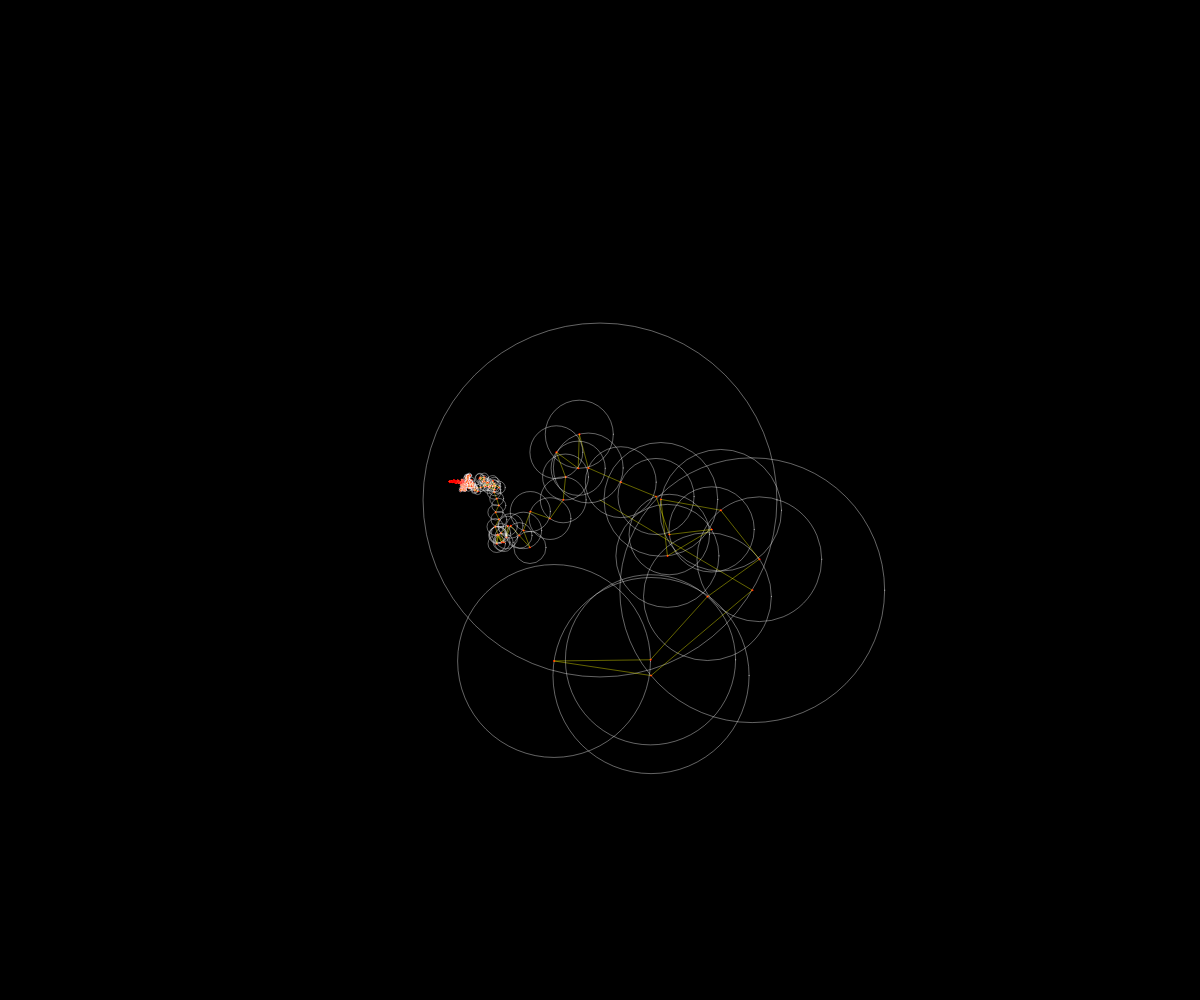
Frame 1 (no input)
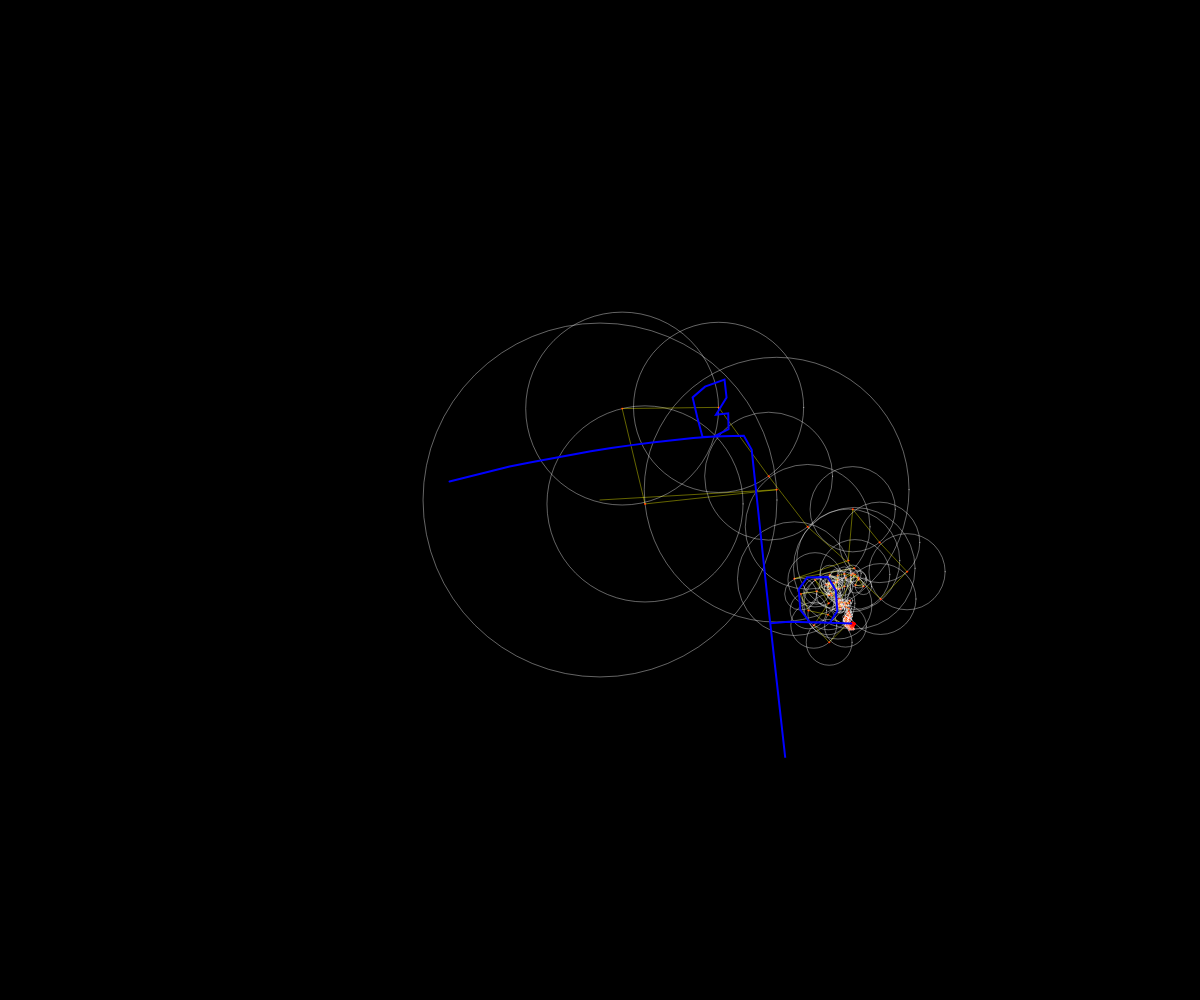
Frame 60 (no input)
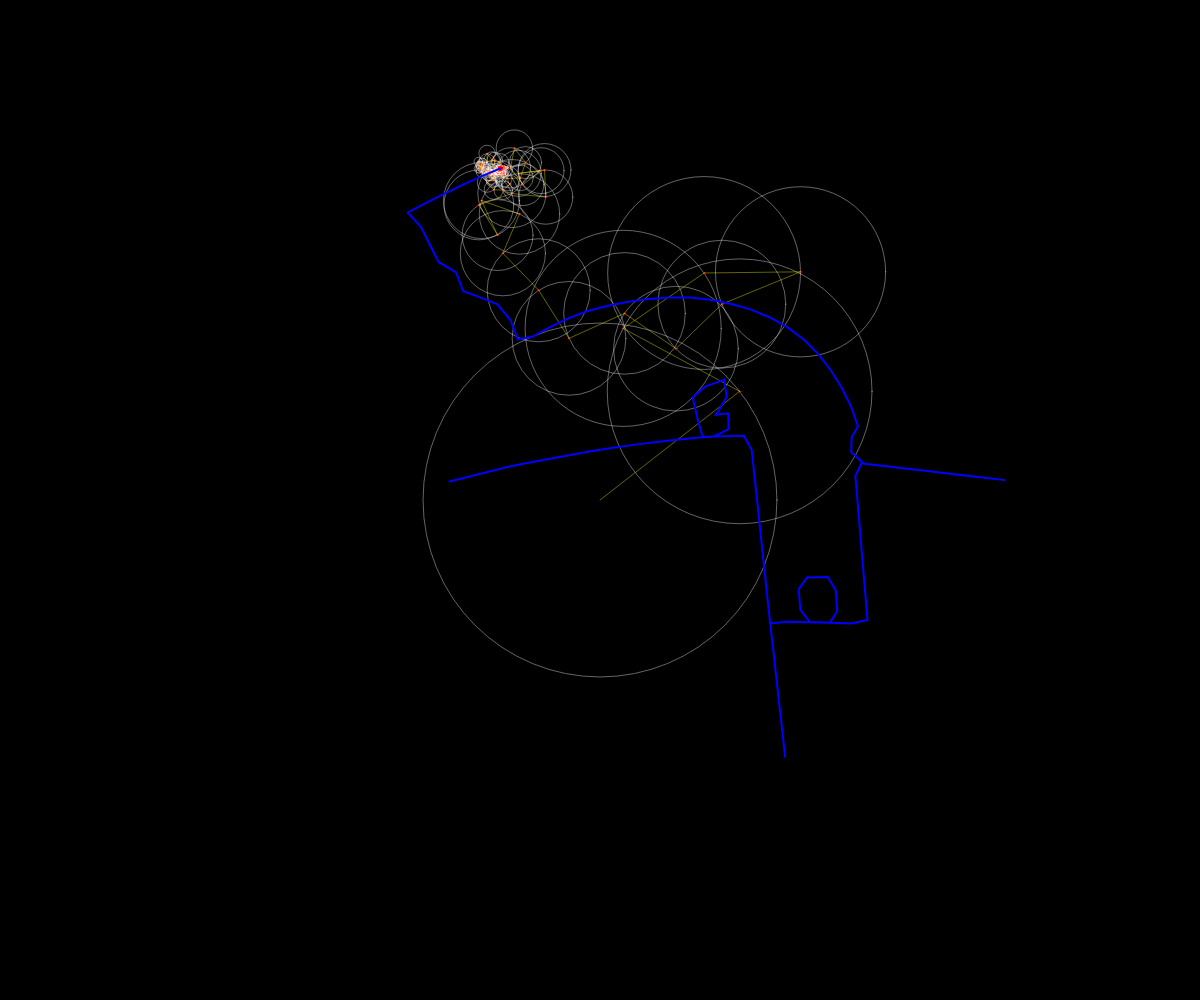
Frame 120 (the mouse pressed at the canvas centre since frame 60)

The p5.js sketch that drew these frames (run headless with seeded random() and noise() and a simulated clock; from frame 60 on, the mouse is pressed at the canvas centre):

// p5.js sketch
// ── sketch.js
//FOURIER unblend the smoothi
//---------------------------------------------------
let skip=8;
//---------------------
let wd,ht;
//---------------------------
let ctr;
//-----------------------------------
let p=[];//complex number array
//=----------------------------------------

function setup() {
  createCanvas(windowWidth,windowHeight);
  wd=width/2
  ht=height/2;
  ampCnst=4.0/PI; 
  ctr=drawing.length;
  //----------------------------------- ----
  noFill();
  stroke(255);
  //----------------------------------
            for (let i=0; i<ctr; i+=skip){
                const c=new Complex(drawing[i].x,drawing[i].y)
                p.push(c);
            }
    ctr=p.length;
    dt=TWO_PI/ctr; // complete rotation of base gear gives the whole drawing
    fourierT=dft(p);
    // to draw in order of amplitude not freq>>
    fourierT.sort((a,b)=>b.amp-a.amp);
    background(0);
}

//==============================================

function draw() {
   background(0);
    if (time>TWO_PI){
        time=0;
        path=[];
    }
    let v=epicycles(wd,ht,fourierT); 
    path.unshift(v);
        //---------------------- 
        noFill();
        strokeWeight(2);
        stroke(0,0,255,255);
        //-------------------------
    beginShape();
    for (let i=0 ; i<path.length; i++){
        vertex(path[i].x,path[i].y);
    }
    endShape();
    //-------------------
    time+=dt;
}

// ── complexFourier.js
//Variables

let time=0;
let dt;
let scl=2;
//................
let fourierT=[];// fourier results : pos, freq, amp, phase.
let path=[];
let ampCnst;
//--------------------------------------------------
//Complex number Implemantation
class Complex{
    constructor(a,b){
        this.re=a;
        this.im=b;
    }
    //..............................
    multp(z){
        //(a+ib)(c+id)=ac-bd + i(bc+ad)
        let re=this.re*z.re-this.im*z.im;
        let im=this.re*z.im+this.im*z.re;
        return new Complex(re,im);
    }
    //....................................
    add(zz){
        this.re+=zz.re;
        this.im+=zz.im;
    }
    //.................................
    mag(){
        return this.re*this.re+this.im*this.im;
    }
    //......................................
    arg(){
        return atan2(this.im,this.re);

    }
}

//-----------------------------------------------------
// discrete fourier transform
function dft(points){
    let fourier=[];
    let Npts =points.length;
    for (let k=0; k<ctr; k++){//frquenc index
        let thetaCoeff=(TWO_PI*k)/Npts;
        let discreteIntegral=new Complex(0,0);// initiate at 
        for (let n=0; n<Npts; n++){
            let theta=n * thetaCoeff;
            let factor=new Complex(cos(theta),-sin(theta));
            let t=points[n].multp(factor);
            discreteIntegral.add(t);
        }
        discreteIntegral=discreteIntegral.multp(new Complex(1/Npts,0)); 
        let freq=k;
        let amp=sqrt(discreteIntegral.mag());
        let phase=discreteIntegral.arg();

        fourier[k]={re: discreteIntegral.re, im: discreteIntegral.im,  freq, amp, phase};
    }
    return fourier;
}
//-------------------------------------------------
// return epiCycle
function epicycles(x ,y, fourier){
    for (let i=0; i<fourier.length; i++){
        let prevx=x;
        let prevy=y;
        let freq=fourier[i].freq;
        let radius=scl*fourier[i].amp;
        let phase=fourier[i].phase;
        x+=radius*cos(freq*time+phase)
        y+=radius*sin(freq*time+phase);
        stroke(255,100);
        strokeWeight(1);
        noFill();
        circle(prevx,prevy,radius*2);
        stroke(1);
        stroke(255,0,0);
        fill(255,0,0,);
        circle(x,y,1.2); //circle child foot
        stroke(255,255,0,100);
        line(prevx,prevy,x,y);//follow circle child's foot
    }
    return createVector(x,y);
}

// ── drawingjson.js

// https://twitter.com/tomfevrier's drawing path of codeing train.

let drawing = [
  { x: -75.23920093800275, y: -9.276916512631997 },
  { x: -73.99534065831229, y: -9.582732689485699 },
  { x: -72.74106439694725, y: -9.89162195029445 },
  { x: -71.4876893765498, y: -10.200732827734575 },
  { x: -70.23509740158319, y: -10.510035772921889 },
  { x: -68.98192922337502, y: -10.820003568003328 },
  { x: -67.72920427842959, y: -11.130281626368685 },
  { x: -66.47577016026378, y: -11.44115066241771 },
  { x: -65.22337025304437, y: -11.752211766213923 },
  { x: -63.97037936814129, y: -12.063908171020076 },
  { x: -62.718127205342796, y: -12.376092132415248 },
  { x: -61.46532838818692, y: -12.689014815915003 },
  { x: -60.21245569882057, y: -13.002602349308878 },
  { x: -58.96055812263228, y: -13.316706988175959 },
  { x: -57.708867388633266, y: -13.631609446915984 },
  { x: -56.45698458688706, y: -13.947679086581244 },
  { x: -55.205279078445955, y: -14.26490113272965 },
  { x: -53.95457823206708, y: -14.583246036477012 },
  { x: -52.703685317941016, y: -14.903703685443475 },
  { x: -51.4546244346343, y: -15.226096786323936 },
  { x: -50.20482482922301, y: -15.552168723285197 },
  { x: -48.95740390898846, y: -15.881313744201512 },
  { x: -47.70490058067441, y: -16.19289195347093 },
  { x: -46.448230859690526, y: -16.486223726757242 },
  { x: -45.188059595930945, y: -16.76634714881368 },
  { x: -43.92584945916273, y: -17.036571694668755 },
  { x: -42.66235394593253, y: -17.29898056065738 },
  { x: -41.39749918402992, y: -17.555272807620092 },
  { x: -40.131196526802334, y: -17.806852007555587 },
  { x: -38.863977854165064, y: -18.05438301035799 },
  { x: -37.596847828180344, y: -18.298604538131876 },
  { x: -36.32874268901758, y: -18.540255312981827 },
  { x: -35.0599579255186, y: -18.77966037263386 },
  { x: -33.79075947764106, y: -19.017455018097905 },
  { x: -32.52221110521555, y: -19.25356537716351 },
  { x: -31.253544537253305, y: -19.488479006419706 },
  { x: -29.984612029333412, y: -19.72252094359249 },
  { x: -28.71429072385691, y: -19.956178745270893 },
  { x: -27.44445697496943, y: -20.189023952634262 },
  { x: -26.175494918165356, y: -20.42161799448207 },
  { x: -24.905306582667677, y: -20.654108615235238 },
  { x: -23.63604903702177, y: -20.886436717125402 },
  { x: -22.36623006257638, y: -21.118853465668114 },
  { x: -21.096662253646553, y: -21.351462281958014 },
  { x: -19.826444369264692, y: -21.584440459300207 },
  { x: -18.556994755871592, y: -21.817581155505405 },
  { x: -17.28748604471013, y: -22.051224182741716 },
  { x: -16.017755716917293, y: -22.285472962103785 },
  { x: -14.74892663009204, y: -22.5201649747286 },
  { x: -13.479875926635414, y: -22.75555138613172 },
  { x: -12.210618380989507, y: -22.99172084296569 },
  { x: -10.94184839193262, y: -23.22859947302006 },
  { x: -9.672413552981615, y: -23.466423667368293 },
  { x: -8.404175443840026, y: -23.70494226049483 },
  { x: -7.135878236930072, y: -23.944332545704768 },
  { x: -5.867004826778547, y: -24.178699520603566 },
  { x: -4.596609649091586, y: -24.405369011172652 },
  { x: -3.324899546058476, y: -24.625286581705883 },
  { x: -2.0526575631100683, y: -24.83922050319202 },
  { x: -0.7790415570471436, y: -25.04773220443055 },
  { x: 0.4963769309509546, y: -25.25179679859951 },
  { x: 1.7707464335605503, y: -25.45110402241498 },
  { x: 3.0469036436632275, y: -25.646658537939192 },
  { x: 4.323592733681202, y: -25.83862286403514 },
  { x: 5.599735169341788, y: -26.027085647355396 },
  { x: 6.877030011485517, y: -26.21253444448896 },
  { x: 8.154768086891993, y: -26.395102225414664 },
  { x: 9.433097139982134, y: -26.57502538120598 },
  { x: 10.711780779682472, y: -26.7524664307259 },
  { x: 11.990449644940718, y: -26.927395825090258 },
  { x: 13.26953219457753, y: -27.100109053140876 },
  { x: 14.54889545861408, y: -27.270783408182858 },
  { x: 15.829233835828676, y: -27.439433664658292 },
  { x: 17.109232400875165, y: -27.60617801810391 },
  { x: 18.38983671804741, y: -27.771090340730176 },
  { x: 19.66982050865181, y: -27.934200181421264 },
  { x: 20.95038050249778, y: -28.095625735713913 },
  { x: 22.231014368554202, y: -28.25555907135531 },
  { x: 23.512327858946843, y: -28.413852443924547 },
  { x: 24.792858303908634, y: -28.570653597842526 },
  { x: 26.07427521539591, y: -28.726095503088086 },
  { x: 27.355633029114827, y: -28.880074738566574 },
  { x: 28.637729564938322, y: -29.032842469793557 },
  { x: 29.920092040719464, y: -29.18435437344275 },
  { x: 31.202159027658777, y: -29.334418381766973 },
  { x: 32.48493518781848, y: -29.483344758050144 },
  { x: 33.76717946806289, y: -29.63104485563971 },
  { x: 35.04951239495985, y: -29.777577772304042 },
  { x: 36.331904419625175, y: -29.9228400869485 },
  { x: 37.61533065523691, y: -30.067053416204452 },
  { x: 38.8976044843655, y: -30.210025692324713 },
  { x: 40.180942073324694, y: -30.351993306382745 },
  { x: 41.463836429021136, y: -30.49279373951554 },
  { x: 42.747055822443585, y: -30.632397442838922 },
  { x: 44.03089574243389, y: -30.77089306300543 },
  { x: 45.314410624698176, y: -30.908177178920432 },
  { x: 46.59801415361501, y: -31.044294113910198 },
  { x: 47.88129264480583, y: -31.179096123553812 },
  { x: 49.16557579805888, y: -31.312391140104083 },
  { x: 50.44953391358591, y: -31.443898449161274 },
  { x: 51.73833804611899, y: -31.51753426854573 },
  { x: 53.02817638959848, y: -31.56809240938313 },
  { x: 54.31822157526724, y: -31.618650550220536 },
  { x: 55.60885773861967, y: -31.669238239942118 },
  { x: 56.898577886562414, y: -31.719781606337428 },
  { x: 58.18862307223119, y: -31.77035452161692 },
  { x: 59.47881600232087, y: -31.82092743689641 },
  { x: 60.7690975790631, y: -31.871500352175907 },
  { x: 62.05834494485892, y: -31.922028944129124 },
  { x: 63.348626521601155, y: -31.972601859408616 },
  { x: 63.86635252137445, y: -32.90184039475881 },
  { x: 64.08259125582687, y: -34.17465858094878 },
  { x: 64.29874134362676, y: -35.4468857894551 },
  { x: 64.5149209803108, y: -36.719231193498146 },
  { x: 64.73113016587905, y: -37.99193118415139 },
  { x: 64.94728025367894, y: -39.264158392657706 },
  { x: 65.16348943924717, y: -40.536725413332135 },
  { x: 65.37987591812052, y: -41.81035619383715 },
  { x: 65.59605555480458, y: -43.08281979341693 },
  { x: 65.32721980650611, y: -43.774559172144905 },
  { x: 64.11187420005238, y: -43.33475357996262 },
  { x: 62.89889250433333, y: -42.89577535653747 },
  { x: 61.6853198309306, y: -42.45660506536513 },
  { x: 60.470978886539115, y: -42.01715405979305 },
  { x: 59.256667491031806, y: -41.57768827977888 },
  { x: 58.04333120870255, y: -41.138606635259094 },
  { x: 56.82966988864727, y: -40.69939202076048 },
  { x: 57.2427041917596, y: -41.5190337446753 },
  { x: 57.97235478889458, y: -42.58396075619459 },
  { x: 58.70250771706067, y: -43.64958216649219 },
  { x: 59.43198102089055, y: -44.71421368916966 },
  { x: 60.16118838476278, y: -45.77846107635274 },
  { x: 60.89107537297122, y: -46.84369835115597 },
  { x: 61.62108055671639, y: -47.90911291926428 },
  { x: 62.35055386054627, y: -48.973744441941754 },
  { x: 63.080027164376155, y: -50.038390739061306 },
  { x: 63.27333596470244, y: -51.26939725413211 },
  { x: 63.27259724259786, y: -52.55997431971617 },
  { x: 63.27185852049328, y: -53.850669580836964 },
  { x: 63.2711197983887, y: -55.14171942856796 },
  { x: 63.270381076284124, y: -56.4318237120051 },
  { x: 63.26964235417954, y: -57.72228258205242 },
  { x: 63.26890363207497, y: -59.01368701639362 },
  { x: 63.26816490997039, y: -60.30438227751441 },
  { x: 62.25818404858969, y: -60.159725714995716 },
  { x: 61.04357716424055, y: -59.72382057552561 },
  { x: 59.82784742229245, y: -59.28753130056113 },
  { x: 58.6134473801326, y: -58.851714807743576 },
  { x: 57.39827906698398, y: -58.41561760052629 },
  { x: 56.183553987098115, y: -57.979682912171995 },
  { x: 54.96806063622348, y: -57.54346750941798 },
  { x: 53.75389698513709, y: -57.107724888810885 },
  { x: 52.53884686752521, y: -56.67167200491988 },
  { x: 51.324121787639335, y: -56.23573731656558 },
  { x: 50.109721745479476, y: -55.79992082374804 },
  { x: 48.894228394604845, y: -55.36370542099401 },
  { x: 47.680182939055186, y: -54.92800712371319 },
  { x: 46.46489643036984, y: -54.49186559316963 },
  { x: 45.728597334293646, y: -53.794571024215216 },
  { x: 46.02172226539068, y: -52.5367488967482 },
  { x: 46.31458125653006, y: -51.28021214574315 },
  { x: 46.60744024766944, y: -50.023660620296006 },
  { x: 46.90035833657719, y: -48.766754508238655 },
  { x: 47.19321732771657, y: -47.51009956169687 },
  { x: 47.48616496550851, y: -46.253208224081625 },
  { x: 47.77905350553207, y: -44.99642030756101 },
  { x: 48.072001143324, y: -43.73941077440902 },
  { x: 48.364948781115935, y: -42.48240124125704 },
  { x: 48.65798506556042, y: -41.22505189593695 },
  { x: 48.950991801120715, y: -39.967805971711506 },
  { x: 49.24393943891264, y: -38.71079643855952 },
  { x: 49.53691662558876, y: -37.45378690540753 },
  { x: 49.82998245891743, y: -36.196201169013975 },
  { x: 50.122930096709354, y: -34.93919163586199 },
  { x: 50.41590728338547, y: -33.68218210271001 },
  { x: 50.7088549211774, y: -32.42517256955802 },
  { x: 51.27247033808715, y: -31.518627577260506 },
  { x: 52.56287011036612, y: -31.555608005815742 },
  { x: 53.85291529603489, y: -31.592588434370978 },
  { x: 55.14307867724039, y: -31.629568862926217 },
  { x: 56.43371484059281, y: -31.66656406592354 },
  { x: 57.72423280840851, y: -31.703544494478777 },
  { x: 59.01439618961401, y: -31.74052492303401 },
  { x: 60.30444137528278, y: -31.777505351589244 },
  { x: 61.594486560951545, y: -31.81447100570239 },
  { x: 62.885240919840705, y: -31.851466208699716 },
  { x: 64.17528610550947, y: -31.888446637254955 },
  { x: 65.46544948671497, y: -31.92542706581019 },
  { x: 66.75564241680466, y: -31.962407494365422 },
  { x: 68.04627858015708, y: -31.999387922920658 },
  { x: 69.33667835243605, y: -32.036383125917986 },
  { x: 70.62672353810481, y: -32.073348780031125 },
  { x: 71.91700511484704, y: -32.11034398302846 },
  { x: 73.20716849605255, y: -32.147309637141596 },
  { x: 74.4979228549417, y: -32.18430484013893 },
  { x: 75.17606974694542, y: -31.52115400685817 },
  { x: 75.3121719074931, y: -30.237653899035976 },
  { x: 75.44830361692496, y: -28.954050370119138 },
  { x: 75.58443532635681, y: -27.670417292318117 },
  { x: 75.72053748690449, y: -26.387050154474746 },
  { x: 75.85661009856798, y: -25.10377166328393 },
  { x: 75.99268271023146, y: -23.82052272097729 },
  { x: 76.1288439685475, y: -22.5366680265449 },
  { x: 76.264916580211, y: -21.253404309796167 },
  { x: 76.40101874075867, y: -19.97014059304744 },
  { x: 76.53709135242215, y: -18.68687687629871 },
  { x: 76.67319351296983, y: -17.40361315954998 },
  { x: 76.8093252224017, y: -16.11987666065432 },
  { x: 76.94539783406518, y: -14.836731139442325 },
  { x: 77.08147044572868, y: -13.553467422693595 },
  { x: 77.21760215516052, y: -12.269849119334667 },
  { x: 77.35376341347657, y: -10.985772808270902 },
  { x: 77.48986557402425, y: -9.702272700448706 },
  { x: 77.62596773457192, y: -8.418772592626512 },
  { x: 77.7620698951196, y: -7.13539068034105 },
  { x: 77.89817205566726, y: -5.8518905725188555 },
  { x: 78.03433331398331, y: -4.56791768254973 },
  { x: 78.17043547453098, y: -3.2844914469379933 },
  { x: 78.30656718396283, y: -2.0009765646737065 },
  { x: 78.44266934451052, y: -0.7173730357568712 },
  { x: 78.57883060282656, y: 0.5664816586755216 },
  { x: 78.71493276337422, y: 1.8499817664977163 },
  { x: 78.8510053750377, y: 3.1331272877097125 },
  { x: 78.98713708446957, y: 4.41674559106864 },
  { x: 79.12329834278562, y: 5.700703706595674 },
  { x: 79.2593709544491, y: 6.984100393323228 },
  { x: 79.39547311499678, y: 8.267467531166597 },
  { x: 79.53157527554444, y: 9.55084944345206 },
  { x: 79.6677069849763, y: 10.834467746810986 },
  { x: 79.80380914552397, y: 12.118086050169916 },
  { x: 79.93994085495584, y: 13.401586157992108 },
  { x: 80.07604301550352, y: 14.685086265814304 },
  { x: 80.21217472493537, y: 15.96870456917323 },
  { x: 80.34830643436722, y: 17.252662684700265 },
  { x: 80.48440859491488, y: 18.536044596985725 },
  { x: 80.62051075546258, y: 19.81942650927119 },
  { x: 80.75661291601025, y: 21.102690226019917 },
  { x: 80.89274462544209, y: 22.38666311598904 },
  { x: 81.02884678598978, y: 23.669926832737776 },
  { x: 81.16494894653745, y: 24.9535451360967 },
  { x: 81.3010806559693, y: 26.237045243918896 },
  { x: 81.43721236540117, y: 27.520781742814552 },
  { x: 81.57337362371719, y: 28.804739858341588 },
  { x: 81.70947578426488, y: 30.088121770627048 },
  { x: 81.84551884704418, y: 31.371252517396954 },
  { x: 81.98168010536023, y: 32.655107211829346 },
  { x: 82.11784136367626, y: 33.939080101798474 },
  { x: 82.25391397533976, y: 35.2223438185472 },
  { x: 82.39004568477161, y: 36.505843926369394 },
  { x: 82.52614784531927, y: 37.789447455286236 },
  { x: 82.6623386525195, y: 39.07353854079209 },
  { x: 82.79844081306719, y: 40.357038648614285 },
  { x: 82.93454297361485, y: 41.640538756436484 },
  { x: 83.07064513416253, y: 42.92403886425867 },
  { x: 83.2067472947102, y: 44.20753897208087 },
  { x: 83.34293810191042, y: 45.49161528314464 },
  { x: 83.4790402624581, y: 46.774997195430096 },
  { x: 83.6150833252374, y: 48.05802452110537 },
  { x: 83.75154007239529, y: 49.341849666653566 },
  { x: 83.894586220726, y: 50.624950864539294 },
  { x: 84.03763236905671, y: 51.90781567135155 },
  { x: 84.18064896850325, y: 53.1906952526059 },
  { x: 84.32366556794977, y: 54.4733236683447 },
  { x: 84.46674126516469, y: 55.75654306176715 },
  { x: 84.6097874134954, y: 57.03964425965287 },
  { x: 84.75277446405775, y: 58.32215447985493 },
  { x: 84.89579106350429, y: 59.60490109113045 },
  { x: 85.03880766295083, y: 60.88776589794271 },
  { x: 85.18188336016574, y: 62.17086709582843 },
  { x: 85.32487041072808, y: 63.45337731603049 },
  { x: 85.4679165590588, y: 64.73636031837948 },
  { x: 85.61093315850533, y: 66.01934332072847 },
  { x: 85.75400885572023, y: 67.30256271415092 },
  { x: 85.89708455293514, y: 68.58578210757337 },
  { x: 86.04010115238168, y: 69.86852871884889 },
  { x: 86.18308820294402, y: 71.15103893905096 },
  { x: 86.32616390015893, y: 72.4342583324734 },
  { x: 86.46918049960546, y: 73.71700494374893 },
  { x: 86.61213800128364, y: 74.99927877287753 },
  { x: 86.75518414961434, y: 76.28226177522652 },
  { x: 86.89820074906088, y: 77.56500838650203 },
  { x: 87.04127644627579, y: 78.84834597546123 },
  { x: 87.18426349683813, y: 80.13097439120003 },
  { x: 87.32733919405304, y: 81.41407558908575 },
  { x: 87.47032624461539, y: 82.69670400482453 },
  { x: 87.6134019418303, y: 83.98004159378372 },
  { x: 87.756448090161, y: 85.26302459613271 },
  { x: 87.89949423849173, y: 86.54585985406078 },
  { x: 88.04251083793827, y: 87.82857691645212 },
  { x: 88.18555698626898, y: 89.11161901656948 },
  { x: 88.3286031345997, y: 90.39463156780265 },
  { x: 88.47159018516204, y: 91.677348630194 },
  { x: 88.61463633349277, y: 92.96015433923789 },
  { x: 88.7576824818235, y: 94.24328508600779 },
  { x: 88.9007286301542, y: 95.52629763724096 },
  { x: 89.04371568071656, y: 96.80868966190629 },
  { x: 89.18667318239473, y: 98.09114078433997 },
  { x: 89.32971933072544, y: 99.37400559115223 },
  { x: 89.47279502794035, y: 100.65725453345887 },
  { x: 89.61578207850269, y: 101.93991249808184 },
  { x: 89.75879867794923, y: 103.22248181605228 },
  { x: 89.90181527739576, y: 104.50543526951708 },
  { x: 90.04489097461067, y: 105.7886842118237 },
  { x: 90.1879075740572, y: 107.07146037198342 },
  { x: 90.33095372238793, y: 108.3544433743324 },
  { x: 90.47399987071863, y: 109.63745592556559 },
  { x: 90.61701647016518, y: 110.92023208572529 },
  { x: 90.7600626184959, y: 112.20321508807429 },
  { x: 90.9031087668266, y: 113.48619809042327 },
  { x: 91.04615491515733, y: 114.7690924461197 },
  { x: 91.18914196571968, y: 116.05166176409014 },
  { x: 91.3321881140504, y: 117.3346743153233 },
  { x: 91.4752638112653, y: 118.61789370874577 },
  { x: 91.61825086182766, y: 119.90052212448454 },
  { x: 91.76126746127419, y: 121.18320963799171 },
  { x: 91.90434315848908, y: 122.46657677583508 },
  { x: 92.04735975793564, y: 123.74935293599478 },
  { x: 92.19040590626634, y: 125.03242458499633 },
  { x: 92.33342250571287, y: 126.31514164738766 },
  { x: 92.47643910515943, y: 127.59785870977902 },
  { x: 92.61951480237431, y: 128.881166749854 },
  { x: 92.76253140182085, y: 130.16400200778207 },
  { x: 92.84665707509033, y: 130.91817817878908 },
  { x: 92.70384731783308, y: 129.63513607867174 },
  { x: 92.56094891392328, y: 128.35165074529164 },
  { x: 92.41813915666602, y: 127.06896323178447 },
  { x: 92.27532939940876, y: 125.7861279738564 },
  { x: 92.13251964215152, y: 124.50329271592832 },
  { x: 91.98968033601007, y: 123.22010287139005 },
  { x: 91.84684102986864, y: 121.93717896680944 },
  { x: 91.7040312726114, y: 120.65425506222881 },
  { x: 91.56122151535413, y: 119.3714789020691 },
  { x: 91.41838220921271, y: 118.08852544860429 },
  { x: 91.27554290307127, y: 116.80533560406603 },
  { x: 91.13273314581402, y: 115.52250034613796 },
  { x: 90.98989383967258, y: 114.23951734378898 },
  { x: 90.84708408241534, y: 112.9566525369767 },
  { x: 90.70427432515807, y: 111.67372863239608 },
  { x: 90.561494116785, y: 110.39136615661494 },
  { x: 90.41868435952775, y: 109.1085013498027 },
  { x: 90.2758450533863, y: 107.82542970080114 },
  { x: 90.13303529612905, y: 106.5425648939889 },
  { x: 89.99019598998763, y: 105.25943414721898 },
  { x: 89.84735668384619, y: 103.97656934040673 },
  { x: 89.70457647547312, y: 102.69385227801538 },
  { x: 89.56176671821586, y: 101.41107611785567 },
  { x: 89.41889786319024, y: 100.12788627331742 },
  { x: 89.276088105933, y: 98.84505101538934 },
  { x: 89.13327834867574, y: 97.56224530634545 },
  { x: 88.99049814030268, y: 96.2795282439541 },
  { x: 88.84762928527705, y: 94.99624975276328 },
  { x: 88.7048195280198, y: 93.71365088590868 },
  { x: 88.56206886853091, y: 92.43122931235916 },
  { x: 88.41922956238948, y: 91.14827585889437 },
  { x: 88.27641980513222, y: 89.86538150319792 },
  { x: 88.13352140122241, y: 88.58171887651271 },
  { x: 87.99074119284934, y: 87.29912000965813 },
  { x: 87.8479314355921, y: 86.01640294726677 },
  { x: 87.70509212945065, y: 84.73324265161268 },
  { x: 87.56219372554087, y: 83.44981641600094 },
  { x: 87.4194135171678, y: 82.16712890249379 },
  { x: 87.27663330879471, y: 80.88470732894427 },
  { x: 87.13388264930585, y: 79.6024039509315 },
  { x: 86.99110244093275, y: 78.31974598630852 },
  { x: 86.84829268367551, y: 77.0371766683381 },
  { x: 86.70545337753408, y: 75.75401637268402 },
  { x: 86.56270271804519, y: 74.47171299467124 },
  { x: 86.41986341190375, y: 73.18867089455388 },
  { x: 86.27702410576232, y: 71.90545150113142 },
  { x: 86.13418479962087, y: 70.62255714543498 },
  { x: 85.99137504236363, y: 69.33978098527528 },
  { x: 85.84856528510637, y: 68.05697527623138 },
  { x: 85.70569643008075, y: 66.7736376872722 },
  { x: 85.56291622170768, y: 65.49097972264923 },
  { x: 85.42007691556626, y: 64.20784897587933 },
  { x: 85.27726715830899, y: 62.925102364603795 },
  { x: 85.13439830328338, y: 61.64167612899207 },
  { x: 85.21565773478709, y: 60.56512163154669 },
  { x: 86.50570292045586, y: 60.60188044347055 },
  { x: 87.79562991058789, y: 60.63860970651023 },
  { x: 89.08605923175104, y: 60.675338969549905 },
  { x: 90.37645900403, y: 60.71209778147377 },
  { x: 91.66656328746713, y: 60.74882704451345 },
  { x: 92.95693351086193, y: 60.78558585643731 },
  { x: 94.24733328314089, y: 60.82231511947698 },
  { x: 95.53808764203004, y: 60.85907393140084 },
  { x: 96.82828057211972, y: 60.89580319444053 },
  { x: 98.11811891559921, y: 60.93253245748021 },
  { x: 99.4086368834149, y: 60.96929126940407 },
  { x: 100.69903665569386, y: 61.00605008132793 },
  { x: 101.98934778132029, y: 61.0427793443676 },
  { x: 103.27948161364161, y: 61.07950860740729 },
  { x: 104.56964499484711, y: 61.116267419331145 },
  { x: 105.8598083760526, y: 61.152996682370826 },
  { x: 107.15026724609993, y: 61.1897259454105 },
  { x: 108.44054882284217, y: 61.22648475733436 },
  { x: 109.73041671520583, y: 61.263214020374036 },
  { x: 111.02075738971642, y: 61.299943283413725 },
  { x: 112.31139355306885, y: 61.336702095337586 },
  { x: 113.6013205432009, y: 61.37343135837726 },
  { x: 114.89115888668037, y: 61.410160621416935 },
  { x: 116.18120407234913, y: 61.44688988445662 },
  { x: 117.47184023570156, y: 61.483648696380484 },
  { x: 118.7617672258336, y: 61.52037795942016 },
  { x: 119.06263396458662, y: 60.61523653912135 },
  { x: 118.96231550278476, y: 59.32814624187089 },
  { x: 118.86196749209873, y: 58.04102639573625 },
  { x: 118.76167857918105, y: 56.75402474513836 },
  { x: 118.66136011737919, y: 55.46702309454046 },
  { x: 118.56110075334571, y: 54.18049422608949 },
  { x: 118.46078229154385, y: 52.89378806433342 },
  { x: 118.360463829742, y: 51.60650569933578 },
  { x: 118.2602044657085, y: 50.32002115421109 },
  { x: 118.15988600390665, y: 49.032960405844825 },
  { x: 118.05959709098897, y: 47.7461655974362 },
  { x: 117.95930817807131, y: 46.4595185334485 },
  { x: 117.85896016738526, y: 45.172310040661316 },
  { x: 117.75867125446759, y: 43.885367487831786 },
  { x: 117.65838234154992, y: 42.598543130538985 },
  { x: 117.55806387974806, y: 41.311674449919906 },
  { x: 117.45771586906201, y: 40.02414091940671 },
  { x: 117.35739740726015, y: 38.73710971992463 },
  { x: 116.43765883817485, y: 38.366108704562855 },
  { x: 115.14764320139027, y: 38.40880684220753 },
  { x: 113.85691839138529, y: 38.4515197542943 },
  { x: 112.56696185236909, y: 38.49421789193899 },
  { x: 111.2769462155845, y: 38.53691602958366 },
  { x: 109.98687148103154, y: 38.579614167228335 },
  { x: 108.69682629536278, y: 38.62231230487302 },
  { x: 107.4068402074624, y: 38.6650104425177 },
  { x: 106.1168245706778, y: 38.70770858016237 },
  { x: 104.8273408138085, y: 38.75039194336496 },
  { x: 103.53711833483464, y: 38.79310485545173 },
  { x: 102.24674811143987, y: 38.835802993096415 },
  { x: 100.95679157242364, y: 38.87850113074109 },
  { x: 99.66665774010234, y: 38.92119926838576 },
  { x: 98.95789820408486, y: 39.48400209098048 },
  { x: 99.05803937258162, y: 40.77137310263067 },
  { x: 99.15812144331001, y: 42.05812358771301 },
  { x: 99.25820351403839, y: 43.344785426142806 },
  { x: 99.35828558476679, y: 44.631565460109336 },
  { x: 99.45842675326354, y: 45.919084216180444 },
  { x: 99.55850882399193, y: 47.20574605461024 },
  { x: 99.65862044360452, y: 48.492939772955324 },
  { x: 99.75873206321708, y: 49.77983800245858 },
  { x: 99.85881413394547, y: 51.066544164214655 },
  { x: 99.95892575355806, y: 52.353678784791384 },
  { x: 100.05900782428644, y: 53.64057701429464 },
  { x: 100.15914899278322, y: 54.927874153734365 },
  { x: 100.25920151462742, y: 56.214314375532794 },
  { x: 100.35928358535581, y: 57.50102053728886 },
  { x: 100.45936565608419, y: 58.78760850350819 },
  { x: 100.55947727569676, y: 60.07469880075865 },
  { x: 101.08592019630409, y: 60.916044180106 },
  { x: 102.37611312639378, y: 60.95877186663486 },
  { x: 103.66586282322072, y: 61.00147000427954 },
  { x: 104.95587846000531, y: 61.04416814192421 },
  { x: 106.24604184121078, y: 61.08689582845308 },
  { x: 107.53650071125813, y: 61.129623514981944 },
  { x: 108.82651634804272, y: 61.1723512015108 },
  { x: 110.11650243594312, y: 61.215049339155485 },
  { x: 111.40663626826442, y: 61.25777702568434 },
  { x: 112.69697694277502, y: 61.300504712213204 },
  { x: 113.98776085054837, y: 61.34323239874206 },
  { x: 115.2778651339855, y: 61.38596008527092 },
  { x: 116.56799896630682, y: 61.42868777179979 },
  { x: 117.85833964081742, y: 61.47141545832864 },
  { x: 119.1487098642122, y: 61.514143144857506 },
  { x: 120.43857775657587, y: 61.556841282502184 },
  { x: 121.72841610005536, y: 61.59953942014687 },
  { x: 123.01908181229197, y: 61.6422966555599 },
  { x: 124.30924519349745, y: 61.68499479320459 },
  { x: 125.59994045461826, y: 61.72775202861764 },
  { x: 126.88974924921355, y: 61.77045016626231 },
  { x: 128.17890796835684, y: 61.813148303906985 },
  { x: 129.46865766518377, y: 61.85584644155167 },
  { x: 130.7596188662622, y: 61.898574128080526 },
  { x: 132.04916172089986, y: 61.94127226572521 },
  { x: 133.33905916214772, y: 61.98399995225407 },
  { x: 133.85885358381384, y: 61.29497907087095 },
  { x: 133.7507637654718, y: 60.00856839795671 },
  { x: 133.64264439824558, y: 58.72174404066391 },
  { x: 133.53455457990356, y: 57.43556975882314 },
  { x: 133.42646476156153, y: 56.14909998814054 },
  { x: 133.31843404098785, y: 54.8632211951416 },
  { x: 133.21034422264583, y: 53.576958266648276 },
  { x: 133.10228395318796, y: 52.29081353369169 },
  { x: 132.9941350370776, y: 51.00398917639889 },
  { x: 132.88607476761973, y: 49.71785921788439 },
  { x: 132.77804404704608, y: 48.43211339486428 },
  { x: 132.66995422870403, y: 47.14567317306585 },
  { x: 132.56192350813038, y: 45.8600012222562 },
  { x: 132.45386323867254, y: 44.573974684836344 },
  { x: 132.34571432256215, y: 43.287017357564714 },
  { x: 132.23765405310428, y: 42.000857850166035 },
  { x: 132.12956423476226, y: 40.71459492167271 },
  { x: 132.0215630630728, y: 39.42932188079953 },
  { x: 131.91347324473077, y: 38.142925982327384 },
  { x: 131.8054129752729, y: 36.856677828276155 },
  { x: 131.6972640591625, y: 35.56963185435198 },
  { x: 131.58920378970467, y: 34.283753061353046 },
  { x: 131.48111397136262, y: 32.99706167403907 },
  { x: 131.3729946041364, y: 31.7103407378409 },
  { x: 131.2648752369102, y: 30.42385619271621 },
  { x: 131.15681496745236, y: 29.137844429738447 },
  { x: 131.0488137957629, y: 27.85246796777062 },
  { x: 130.94072397742084, y: 26.565953873761746 },
  { x: 130.83257506131045, y: 25.278996546490117 },
  { x: 130.7245147918526, y: 23.99285181353353 },
  { x: 130.61645452239475, y: 22.706751403903215 },
  { x: 130.5083942529369, y: 21.42091693423055 },
  { x: 130.4002748857107, y: 20.134136900264025 },
  { x: 130.29224416513702, y: 18.848331979475542 },
  { x: 130.18424299344755, y: 17.56301461527608 },
  { x: 130.07612362622135, y: 16.27638232573047 },
  { x: 129.96803380787932, y: 14.989986427258328 },
  { x: 129.8598848917689, y: 13.702970002218336 },
  { x: 129.75185417119525, y: 12.417105983661488 },
  { x: 129.64367570620067, y: 11.129616776474565 },
  { x: 129.53558588785864, y: 9.843161780234054 },
  { x: 129.42749606951662, y: 8.55704659616165 },
  { x: 129.31943580005876, y: 7.270975735415518 },
  { x: 129.21137553060092, y: 5.984963972437754 },
  { x: 129.1032857122589, y: 4.698449878428876 },
  { x: 128.9951663450327, y: 3.411728942230716 },
  { x: 128.88710607557482, y: 2.1256728559266773 },
  { x: 128.77904580611698, y: 0.8397201907172799 },
  { x: 128.67098553665915, y: -0.4463211211446672 },
  { x: 128.5628957183171, y: -1.7328056662693618 },
  { x: 128.45483544885926, y: -3.018773105920851 },
  { x: 128.34677517940142, y: -4.304962162203714 },
  { x: 128.23871490994355, y: -5.590767082992197 },
  { x: 128.13062509160153, y: -6.877133432580158 },
  { x: 128.0225352732595, y: -8.163544105494394 },
  { x: 127.91447500380166, y: -9.449703612893074 },
  { x: 127.80638518545962, y: -10.735981315828488 },
  { x: 127.69832491600178, y: -12.022288567648081 },
  { x: 127.59020554877557, y: -13.308773112772778 },
  { x: 127.48214527931772, y: -14.595006492381914 },
  { x: 127.37411455874405, y: -15.880722766517847 },
  { x: 127.2660838381704, y: -17.16626174734868 },
  { x: 127.15793492206, y: -18.45333727015704 },
  { x: 128.1419423142437, y: -18.611541996073722 },
  { x: 129.42374336122535, y: -18.461995093222708 },
  { x: 130.70575125039628, y: -18.312418641487508 },
  { x: 131.98778868845142, y: -18.16284218975231 },
  { x: 133.2702398108851, y: -18.013221414690836 },
  { x: 134.55218860228769, y: -17.86364496295564 },
  { x: 135.83431468699538, y: -17.714053736778347 },
  { x: 137.11652941835558, y: -17.564462510601057 },
  { x: 138.39909873632604, y: -17.4148121866554 },
  { x: 139.68110662549697, y: -17.265235734920203 },
  { x: 140.9626121836368, y: -17.11571838095337 },
  { x: 142.24512240383885, y: -16.966082831449807 },
  { x: 143.52754397738835, y: -16.816462056388332 },
  { x: 144.80931547548585, y: -16.666915153537317 },
  { x: 146.09108697358332, y: -16.517368250686303 },
  { x: 147.37309486275427, y: -16.367791798951103 },
  { x: 148.6553095941145, y: -16.218200572773814 },
  { x: 149.93731748328545, y: -16.068624121038617 },
  { x: 151.2192958235722, y: -15.919047669303415 },
  { x: 152.50124461497478, y: -15.76948599201031 },
  { x: 153.7836366396401, y: -15.619865216948835 },
  { x: 155.06638325091564, y: -15.470200118561088 },
  { x: 156.3486570800442, y: -15.320594117941706 },
  { x: 157.6302217359524, y: -15.171061989532783 },
  { x: 158.9123773695443, y: -15.021470763355493 },
  { x: 160.19500578528306, y: -14.871835213851929 },
  { x: 161.4764817945387, y: -14.722317859885095 },
  { x: 162.75851923259384, y: -14.572741408149897 },
  { x: 164.04026118180715, y: -14.42319450529888 },
  { x: 165.32253501093572, y: -14.273588504679502 },
  { x: 166.60495658448522, y: -14.123952955175936 },
  { x: 167.8869644736562, y: -13.974391277882829 },
  { x: 169.16947469385823, y: -13.824755728379264 },
  { x: 170.45139393637663, y: -13.675179276644064 },
  { x: 171.7328403967481, y: -13.525676697119325 },
  { x: 173.01473009038233, y: -13.376115019826218 },
  { x: 174.29620609963794, y: -13.226597665859385 },
  { x: 175.57780030443035, y: -13.077080311892555 },
  { x: 176.86057646459008, y: -12.927415213504807 },
  { x: 178.14231841380337, y: -12.77786831065379 },
  { x: 179.4246513407003, y: -12.628247535592317 },
  { x: 180.7062159966085, y: -12.478730181625485 },
  { x: 181.98854892350545, y: -12.329109406564012 },
  { x: 183.27102959482332, y: -12.179488631502538 },
  { x: 184.5530079351101, y: -12.02991217976734 },
  { x: 185.83474988432337, y: -11.880365276916324 },
  { x: 187.1166395779576, y: -11.730803599623219 },
  { x: 188.39900205373874, y: -11.581182824561743 },
  { x: 189.68130543175155, y: -11.431576823942363 },
  { x: 190.96310647873318, y: -11.282029921091349 },
  { x: 192.24520301455667, y: -11.132438694914057 },
  { x: 193.52818601690566, y: -10.982744047642127 },
  { x: 194.80983931946642, y: -10.833211919233204 },
  { x: 196.09205405082665, y: -10.683620693055913 },
  { x: 197.3738846466925, y: -10.534059015762805 },
  { x: 198.65621757358943, y: -10.384453015143423 },
  { x: 199.93813681610786, y: -10.234891337850318 },
  { x: 201.21990831420533, y: -10.085344434999302 },
  { x: 202.5022412411023, y: -9.93572365993783 },
  { x: 202.48841236330458, y: -9.93731929968372 },
  { x: 201.2057248497974, y: -10.086954849187284 },
  { x: 199.92371696062645, y: -10.236516526480392 },
  { x: 198.64164997368718, y: -10.386078203773497 },
  { x: 197.359612535632, y: -10.535639881066606 },
  { x: 196.07713186431414, y: -10.685245881685988 },
  { x: 194.7951239751432, y: -10.834807558979094 },
  { x: 193.51332292816156, y: -10.984339687388017 },
  { x: 192.2313150389906, y: -11.133886590239033 },
  { x: 190.94980948085077, y: -11.283389169763774 },
  { x: 189.66729926064872, y: -11.433009944825246 },
  { x: 188.38546866478285, y: -11.58254207323417 },
  { x: 187.10369716668538, y: -11.732074201643094 },
  { x: 185.82133469090425, y: -11.881665427820383 },
  { x: 184.5390904106598, y: -12.031241879555582 },
  { x: 183.25714161925725, y: -12.180788782406598 },
  { x: 181.97525192562304, y: -12.330335685257614 },
  { x: 180.69318493868371, y: -12.479897362550721 },
  { x: 179.41123614728116, y: -12.629444265401736 },
  { x: 178.1287554759633, y: -12.779065040463209 },
  { x: 176.8464816468347, y: -12.928641492198407 },
  { x: 175.56447375766376, y: -13.078203169491514 },
  { x: 174.2826431617979, y: -13.22773529790044 },
  { x: 173.00007384382747, y: -13.377356072961911 },
  { x: 171.71791821023558, y: -13.52693252469711 },
  { x: 170.4362058099065, y: -13.676449878663943 },
  { x: 169.15428656738808, y: -13.825996781514958 },
  { x: 167.87192409160693, y: -13.975602782134338 },
  { x: 166.58985710466766, y: -14.125149684985354 },
  { x: 165.30773101995996, y: -14.274726136720552 },
  { x: 164.0261368151676, y: -14.424228716245294 },
  { x: 162.74427667041755, y: -14.57377561909631 },
  { x: 161.46153005914204, y: -14.723411168599874 },
  { x: 160.17925623001344, y: -14.873002394777163 },
  { x: 158.89733698749504, y: -15.02254929762818 },
  { x: 157.61529954943992, y: -15.172110974921285 },
  { x: 156.33273023146947, y: -15.32173174998276 },
  { x: 155.05087008671947, y: -15.471263878391683 },
  { x: 153.76865535535924, y: -15.620840330126882 },
  { x: 152.48688385726177, y: -15.770372458535805 },
  { x: 151.20395995268115, y: -15.920037556923553 },
  { x: 149.92212935681528, y: -16.06956968533248 },
  { x: 148.6398850765709, y: -16.219146137067675 },
  { x: 147.35790673628412, y: -16.368707814360782 },
  { x: 146.07589884711317, y: -16.518254717211796 },
  { x: 144.7930635891851, y: -16.667905041157454 },
  { x: 143.51135118885597, y: -16.817437169566375 },
  { x: 142.22913645749577, y: -16.967013621301575 },
  { x: 140.94706947055644, y: -17.116575298594682 },
  { x: 139.6648842880804, y: -17.26615175032988 },
  { x: 138.382965045562, y: -17.415698653180897 },
  { x: 137.1010753519278, y: -17.56524555603191 },
  { x: 135.8189788161043, y: -17.71480723332502 },
  { x: 134.53649814478644, y: -17.8644132339444 },
  { x: 133.25416521788947, y: -18.01400446012169 },
  { x: 131.97242326867618, y: -18.163536588530615 },
  { x: 130.69059267281034, y: -18.313068716939537 },
  { x: 129.4083483925659, y: -18.462645168674737 },
  { x: 128.12604501455314, y: -18.61225116929412 },
  { x: 127.06863819405845, y: -19.027693706467375 },
  { x: 126.70669391169882, y: -20.26670796915181 },
  { x: 126.34477917822339, y: -21.50554493853115 },
  { x: 125.98265760255866, y: -22.745091081130877 },
  { x: 125.6207428690832, y: -23.98403147160485 },
  { x: 125.25879858672357, y: -25.22291276431046 },
  { x: 124.89688385324814, y: -26.461779282573982 },
  { x: 124.53485092423594, y: -27.701044710773974 },
  { x: 124.17290664187631, y: -28.940029424574227 },
  { x: 123.81099190840088, y: -30.17885161951147 },
  { x: 123.4491067238096, y: -31.417673814448715 },
  { x: 124.55541694762744, y: -31.419018288679048 },
  { x: 125.83819310778713, y: -31.269855521322413 },
  { x: 127.12008280142135, y: -31.118269745462758 },
  { x: 128.40206114170812, y: -30.96254712581746 },
  { x: 129.68170512014441, y: -30.794162809299674 },
  { x: 129.91162498797362, y: -31.789915882946175 },
  { x: 129.76571259787715, y: -33.07239655426405 },
  { x: 129.55473356480934, y: -34.34577616925351 },
  { x: 129.29544210610203, y: -35.60984788572527 },
  { x: 128.99587551825306, y: -36.8660743734464 },
  { x: 128.66200267586746, y: -38.11254972938709 },
  { x: 128.2973103472788, y: -39.35064797666185 },
  { x: 127.90472387202121, y: -40.58038388971277 },
  { x: 127.48672535636612, y: -41.80155062635057 },
  { x: 127.04502863559611, y: -43.01488690867983 },
  { x: 126.58176122937239, y: -44.219521044617146 },
  { x: 126.09801644640974, y: -45.41622130515128 },
  { x: 125.59500579095968, y: -46.605032013608515 },
  { x: 125.07382257173694, y: -47.7862043355044 },
  { x: 124.53573739076145, y: -48.95935413534455 },
  { x: 123.98154806790612, y: -50.12439276647642 },
  { x: 123.41175693420209, y: -51.282413537614794 },
  { x: 122.82701406510137, y: -52.43383013313822 },
  { x: 122.2283241226662, y: -53.577475372121484 },
  { x: 121.61624853569603, y: -54.71411752555333 },
  { x: 120.99155557517967, y: -55.84320993907638 },
  { x: 120.35448163219056, y: -56.965506109237296 },
  { x: 119.7052040000338, y: -58.08159701371975 },
  { x: 119.04493418296092, y: -59.190359794924774 },
  { x: 118.37331759436168, y: -60.29232633276768 },
  { x: 117.69008829427845, y: -61.3870533939857 },
  { x: 116.9946257561434, y: -62.47461485078931 },
  { x: 116.28675268665143, y: -63.55384352225326 },
  { x: 115.56617359696068, y: -64.62459166395664 },
  { x: 114.83244525380843, y: -65.68629784709996 },
  { x: 114.08500622839517, y: -66.73884387614653 },
  { x: 113.32356103187911, y: -67.78125463791825 },
  { x: 112.5481687620286, y: -68.81264366588965 },
  { x: 111.75773611012885, y: -69.83343941888138 },
  { x: 110.95223352729566, y: -70.8425042648524 },
  { x: 110.13115868249797, y: -71.83942451942414 },
  { x: 109.29522074895614, y: -72.82240508788246 },
  { x: 108.44344461349212, y: -73.79171191018503 },
  { x: 107.57535749395899, y: -74.74701994860582 },
  { x: 106.69095939035677, y: -75.6871472477775 },
  { x: 105.79025030268542, y: -76.61170228498466 },
  { x: 104.87325977982916, y: -77.51988724035435 },
  { x: 103.93978097959868, y: -78.41123671896067 },
  { x: 102.98960705980473, y: -79.28552910417224 },
  { x: 102.02365403585695, y: -80.14160460228491 },
  { x: 101.04189235887117, y: -80.9792120477831 },
  { x: 100.04449932215252, y: -81.79835144066679 },
  { x: 99.03182951231115, y: -82.59848351379968 },
  { x: 98.00417841818891, y: -83.3800515004445 },
  { x: 96.96249160407967, y: -84.1422797423914 },
  { x: 95.9077146342773, y: -84.88554498791378 },
  { x: 94.83981795989759, y: -85.61030524471644 },
  { x: 93.7597766941186, y: -86.31693726107272 },
  { x: 92.66824091239236, y: -87.00615759742409 },
  { x: 91.56654031450712, y: -87.67823958094921 },
  { x: 90.4547339982312, y: -88.33454984754155 },
  { x: 89.33409256558456, y: -88.97587144263201 },
  { x: 88.20603436300792, y: -89.6027140844727 },
  { x: 87.07070713492222, y: -90.21692457832508 },
  { x: 85.92855411459021, y: -90.81846598808393 },
  { x: 84.77532026268952, y: -91.39837761462068 },
  { x: 83.61094648145176, y: -91.95582470195721 },
  { x: 82.43634878628663, y: -92.49184884826094 },
  { x: 81.25294552363492, y: -93.00731435839421 },
  { x: 80.06120947564355, y: -93.50314463498779 },
  { x: 78.86125883784926, y: -93.98033695288281 },
  { x: 77.65465970111377, y: -94.43934931978416 },
  { x: 76.44182574981562, y: -94.88075055171232 },
  { x: 75.2226387884181, y: -95.30542711519283 },
  { x: 73.9977784412574, y: -95.71390350291989 },
  { x: 72.76774703936465, y: -96.10646781651434 },
  { x: 71.53328330484442, y: -96.48346725536528 },
  { x: 70.2942394932758, y: -96.84544847383015 },
  { x: 69.05123613122664, y: -97.19267741186655 },
  { x: 67.80391863208673, y: -97.52548649442159 },
  { x: 66.55293707130812, y: -97.84419337200019 },
  { x: 65.30000528417341, y: -98.14862075129729 },
  { x: 64.04264116441122, y: -98.43946303109117 },
  { x: 62.78143568970523, y: -98.71693444079216 },
  { x: 61.517777657612044, y: -98.98087246153727 },
  { x: 60.25276037684641, y: -99.23120322111602 },
  { x: 58.98348805675842, y: -99.46857679498046 },
  { x: 57.71155633709393, y: -99.69266075818352 },
  { x: 56.43773348884172, y: -99.9034551107252 },
  { x: 55.16284688075893, y: -100.100878593174 },
  { x: 53.8855372641731, y: -100.28513066049813 },
  { x: 52.60583418796845, y: -100.45614482770823 },
  { x: 51.32391494545005, y: -100.61382506093067 },
  { x: 50.04178886074237, y: -100.75769119079747 },
  { x: 48.75729886530004, y: -100.88798699560313 },
  { x: 47.471656463374565, y: -101.00444653539006 },
  { x: 46.184802557197585, y: -101.10689251685311 },
  { x: 44.897594064410406, y: -101.1948447706243 },
  { x: 43.60834669861458, y: -101.26832545836679 },
  { x: 42.32119730359577, y: -101.32454959774631 },
  { x: 41.03218632887341, y: -101.36139705632273 },
  { x: 39.7415206166368, y: -101.38027140609474 },
  { x: 38.4504707689058, y: -101.38259099350311 },
  { x: 37.15945047005899, y: -101.36920534896814 },
  { x: 35.86973032211624, y: -101.34126687897295 },
  { x: 34.57950784314237, y: -101.29949214395899 },
  { x: 33.28987634185217, y: -101.24456815548352 },
  { x: 32.00039258498288, y: -101.17710066567231 },
  { x: 30.712356723438575, y: -101.09769542665109 },
  { x: 29.425591463914138, y: -101.00686954389307 },
  { x: 28.138855753273887, y: -100.90498499122951 },
  { x: 26.853124704695862, y: -100.79241851693372 },
  { x: 25.568324445969612, y: -100.66936957597397 },
  { x: 24.284528849305584, y: -100.53634049938134 },
  { x: 23.00096964371502, y: -100.39323525328226 },
  { x: 21.719212920059636, y: -100.24062265369724 },
  { x: 20.43860860288739, y: -100.07844360285793 },
  { x: 19.15933398550339, y: -99.90697881516404 },
  { x: 17.881359519023448, y: -99.72616919284722 },
  { x: 16.604995466731488, y: -99.5363693225177 },
  { x: 15.32957697873339, y: -99.33718768146001 },
  { x: 14.055828002691642, y: -99.12909705182109 },
  { x: 12.78336440311186, y: -98.91175762143284 },
  { x: 11.512614638814703, y: -98.68537623248454 },
  { x: 10.244110589715465, y: -98.44989378720783 },
  { x: 8.97674417265728, y: -98.20505173286608 },
  { x: 7.711608696354925, y: -97.95088700556457 },
  { x: 6.445586753527075, y: -97.68664610875658 },
  { x: 5.183420940085128, y: -97.41300866677835 },
  { x: 3.9245793761137873, y: -97.12982693520895 },
  { x: 2.6669197675097736, y: -96.83611102642827 },
  { x: 1.4122445962082593, y: -96.53209733150973 },
  { x: 0.16053908776715398, y: -96.21743126384318 },
  { x: -1.0884331488870085, y: -95.89157355629224 },
  { x: -2.3340811360705644, y: -95.55416223502569 },
  { x: -3.5768776559304447, y: -95.20446596515997 },
  { x: -4.815847595288604, y: -94.84211538564283 },
  { x: -6.051448961849883, y: -94.46620925550666 },
  { x: -7.283356717888266, y: -94.07583155934178 },
  { x: -8.508763719406351, y: -93.67031744725405 },
  { x: -9.727847259709238, y: -93.24481351501645 },
  { x: -10.939809518923983, y: -92.80032442469111 },
  { x: -12.144443654861302, y: -92.33880778985527 },
  { x: -13.343995382719113, y: -91.86102449427656 },
  { x: -14.536913386077805, y: -91.36883611765857 },
  { x: -15.724394394746795, y: -90.86308480320052 },
  { x: -16.90671912312582, y: -90.34473827685937 },
  { x: -18.083592082373052, y: -89.81482336236053 },
  { x: -19.255796317919344, y: -89.27384977795612 },
  { x: -20.423169310901688, y: -88.72267444128748 },
  { x: -21.585770159088447, y: -88.16185878115408 },
  { x: -22.743982997974005, y: -87.59181648193449 },
  { x: -23.897335045411438, y: -87.01344878459629 },
  { x: -25.047333294494077, y: -86.42631245587673 },
  { x: -26.192707143202053, y: -85.83153035337477 },
  { x: -27.334180539197845, y: -85.22921328540612 },
  { x: -28.47247743014395, y: -84.6191913458867 },
  { x: -29.60586920631565, y: -84.00258739241548 },
  { x: -30.736143575206025, y: -83.3788104473088 },
  { x: -31.86146850599572, y: -82.74904246593398 },
  { x: -32.98404539055638, y: -82.1121679779131 },
  { x: -34.10439133436121, y: -81.46794320495165 },
  { x: -35.220127652233465, y: -80.81772739572207 },
  { x: -36.33200784071982, y: -80.16097389586699 },
  { x: -37.43871697447412, y: -79.4982071980806 },
  { x: -38.54204276098944, y: -78.82762482042779 },
  { x: -39.64061117715128, y: -78.1489682101719 },
  { x: -40.57541967717, y: -77.82304401763156 },
  { x: -40.82692500489503, y: -79.08886650549117 },
  { x: -41.12129098912775, y: -80.34467192161269 },
  { x: -41.47259767318144, y: -81.58528182404302 },
  { x: -41.80197908517122, y: -82.8326288720671 },
  { x: -42.18013093050532, y: -84.06638343336694 },
  { x: -42.6018526055675, y: -85.28709954952093 },
  { x: -43.06540072619095, y: -86.49217691872101 },
  { x: -43.571115104543786, y: -87.6797687357057 },
  { x: -44.11974923717268, y: -88.84771054470855 },
  { x: -44.71303173380233, y: -89.99363104777392 },
  { x: -45.353045790767666, y: -91.1146787775781 },
  { x: -46.04203712326661, y: -92.20684247309323 },
  { x: -46.78239919091798, y: -93.26582277167066 },
  { x: -47.57492981359474, y: -94.2841807417173 },
  { x: -48.42265775192566, y: -95.25756531003714 },
  { x: -49.32738548784591, y: -96.17895122941565 },
  { x: -50.28868456253483, y: -97.03968067678716 },
  { x: -51.3073380214233, y: -97.83249940108472 },
  { x: -52.37691898220144, y: -98.55414225060603 },
  { x: -53.491266502517085, y: -99.20664071113876 },
  { x: -54.64302291020863, y: -99.78878327843137 },
  { x: -55.827253541617466, y: -100.3016928100828 },
  { x: -57.038669146474824, y: -100.74692800973374 },
  { x: -58.27230551223792, y: -101.12623964877203 },
  { x: -59.52455767503641, y: -101.44202857403754 },
  { x: -60.78988521908596, y: -101.69608249302338 },
  { x: -62.06567306813635, y: -101.89082441423255 },
  { x: -63.34887768711671, y: -102.02790168795828 },
  { x: -64.63709084196611, y: -102.10865878843087 },
  { x: -65.92772700531854, y: -102.13301445621886 },
  { x: -67.21766876989268, y: -102.09892243109253 },
  { x: -68.50400557059646, y: -101.99618834800869 },
  { x: -68.49782985380217, y: -103.08179219123515 },
  { x: -68.4166738433931, y: -104.37002012052666 },
  { x: -68.44755242736451, y: -105.66016872729007 },
  { x: -68.59058380125313, y: -106.94242778197658 },
  { x: -68.84955022223443, y: -108.20615968628023 },
  { x: -69.22830781969428, y: -109.44024667252712 },
  { x: -69.7287920455467, y: -110.63013591525704 },
  { x: -70.34896402678304, y: -111.76078703242075 },
  { x: -71.08393342307097, y: -112.82064641030264 },
  { x: -71.92347632048316, y: -113.80028056762721 },
  { x: -72.84797225992195, y: -114.7021420617817 },
  { x: -73.84074089626596, y: -115.52616440777666 },
  { x: -74.8908343679253, y: -116.27566446786167 },
  { x: -75.98836857314073, y: -116.95414378481246 },
  { x: -77.1253062154144, y: -117.56556190910953 },
  { x: -78.2934622538276, y: -118.11261517643462 },
  { x: -79.48895101011023, y: -118.59904890785793 },
  { x: -80.70676394839323, y: -119.02610415651517 },
  { x: -81.94471445124708, y: -119.39336723802778 },
  { x: -83.20027608907408, y: -119.69175187050942 },
  { x: -83.40216884025558, y: -120.85649501279947 },
  { x: -83.56310683795921, y: -122.1364049311934 },
  { x: -83.79706012847946, y: -123.40636426283866 },
  { x: -84.09005208959766, y: -124.66307091992776 },
  { x: -84.43366128932163, y: -125.90608166919796 },
  { x: -84.82276099624559, y: -127.13668188711125 },
  { x: -85.25256429113188, y: -128.3528105389958 },
  { x: -85.72021970665678, y: -129.55639568954464 },
  { x: -86.22193021120279, y: -130.74495523248632 },
  { x: -86.75692753378115, y: -131.9192574388096 },
  { x: -87.34104987631403, y: -133.07000179721788 },
  { x: -87.97689754060954, y: -134.19411522375606 },
  { x: -88.65931424637772, y: -135.28915993547906 },
  { x: -89.38574401513674, y: -136.35650626189084 },
  { x: -90.15212387531139, y: -137.3946952268349 },
  { x: -90.95608991616703, y: -138.40441014825794 },
  { x: -91.79505661033764, y: -139.38506004847633 },
  { x: -92.66695553593038, y: -140.33637160031134 },
  { x: -93.57113661749325, y: -141.25815642962633 },
  { x: -94.50628492968008, y: -142.14829809759166 },
  { x: -95.47328693901636, y: -143.00295524926352 },
  { x: -96.10263384879157, y: -143.78002441829145 },
  { x: -94.9637312057197, y: -144.38686615915066 },
  { x: -93.82311472736522, y: -144.98988131950813 },
  { x: -92.6797502027817, y: -145.59066553910978 },
  { x: -91.5358390238408, y: -146.18845424057739 },
  { x: -90.39090840839557, y: -146.78372759327888 },
  { x: -89.2441309876889, y: -147.37707657489796 },
  { x: -88.09624548382536, y: -147.96820200298222 },
  { x: -86.94775422783606, y: -148.55678622702678 },
  { x: -85.79729797104858, y: -149.14360121163082 },
  { x: -84.64716675198711, y: -149.72757580974277 },
  { x: -83.49418406560197, y: -150.31028349944538 },
  { x: -82.3398569049865, y: -150.89096339697093 },
  { x: -81.18603207540214, y: -151.46850003194146 },
  { x: -80.03036044055632, y: -152.04418616804006 },
  { x: -78.8736693692062, y: -152.61757118478286 },
  { x: -77.71594408690966, y: -153.1886218396752 },
  { x: -76.55709594701416, y: -153.75730119661185 },
  { x: -75.39787844606639, y: -154.32318449038266 },
  { x: -74.23747898975127, y: -154.8865228865032 },
  { x: -73.07464175049104, y: -155.4479184434887 },
  { x: -71.91122830798923, y: -156.00638866094005 },
  { x: -70.74636697016247, y: -156.5622733510254 },
  { x: -69.58011683477909, y: -157.11542846293432 },
  { x: -68.41269951847046, y: -157.66565084808803 },
  { x: -67.2436126902055, y: -158.2130550084128 },
  { x: -66.07343255322576, y: -158.75726788924575 },
  { x: -64.9017010998264, y: -159.29823778003964 },
  { x: -63.72843310444951, y: -159.83592035746815 },
  { x: -62.55346604823209, y: -160.37024174932085 },
  { x: -61.377302262205255, y: -160.9008362881559 },
  { x: -60.19908482872769, y: -161.42776307174174 },
  { x: -59.01893194333613, y: -161.95082264511007 },
  { x: -57.8374936814826, y: -162.4695976302719 },
  { x: -56.653085756768654, y: -162.98433549913213 },
  { x: -55.467495876687394, y: -163.49425689987058 },
  { x: -54.27952731142938, y: -163.9993729133187 },
  { x: -53.08957897093109, y: -164.49924584662955 },
  { x: -51.89680871199332, y: -164.99390709549263 },
  { x: -50.7023541666571, y: -165.4824314104719 },
  { x: -49.505609582796694, y: -165.9646082557676 },
  { x: -48.30570326832868, y: -166.44025110404826 },
  { x: -47.101748756727574, y: -166.90915680673518 },
  { x: -45.89639067312777, y: -167.36969832839299 },
  { x: -44.686659354668855, y: -167.8219864773374 },
  { x: -43.47425386219137, y: -168.26484483861685 },
  { x: -42.25813998474888, y: -168.69749775402155 },
  { x: -41.03893824890926, y: -169.11848440058967 },
  { x: -39.8147279772006, y: -169.52708821787976 },
  { x: -38.58574556069635, y: -169.9216175322724 },
  { x: -37.351872803859784, y: -170.29966595651186 },
  { x: -36.11278466896489, y: -170.66209964226576 },
  { x: -34.86994382577873, y: -171.01016518308563 },
  { x: -33.623217304322495, y: -171.34518858514912 },
  { x: -32.373033563416826, y: -171.66835180382358 },
  { x: -31.120072227397934, y: -171.98039356121367 },
  { x: -29.864687882876023, y: -172.2822889704973 },
  { x: -28.608195455197244, y: -172.57442032036366 },
  { x: -27.349250470131263, y: -172.85787907272226 },
  { x: -26.087291498878596, y: -173.13318233304634 },
  { x: -24.824977941015735, y: -173.40047415214624 },
  { x: -23.561822239953653, y: -173.66032888645827 },
  { x: -22.295844620452076, y: -173.91356282390802 },
  { x: -21.028699820025263, y: -174.1602424494849 },
  { x: -19.758895620021967, y: -174.4010141450304 },
  { x: -18.48895845003985, y: -174.63559719614477 },
  { x: -17.219213347804917, y: -174.86433695541197 },
  { x: -15.947178207045793, y: -175.08804047673118 },
  { x: -14.673828140940516, y: -175.30652307957624 },
  { x: -13.40083266144544, y: -175.51998975933122 },
  { x: -12.127320076477156, y: -175.72856609875393 },
  { x: -10.852684633909911, y: -175.93278582456486 },
  { x: -9.57697065706998, y: -176.13252150720095 },
  { x: -8.301020289156586, y: -176.328011384541 },
  { x: -7.024538041327893, y: -176.51945675835853 },
  { x: -5.747139778089523, y: -176.70689641156392 },
  { x: -4.469416477125138, y: -176.89043007164136 },
  { x: -3.191087424034998, y: -177.07026458078013 },
  { x: -1.9131277319971471, y: -177.24635376884865 },
  { x: -0.6335133024450391, y: -177.41905960967824 },
  { x: 0.6459829315703361, y: -177.58821958440583 },
  { x: 1.9263360832270233, y: -177.75403499480493 },
  { x: 3.2067631070941682, y: -177.9164430494967 },
  { x: 4.487648138666152, y: -178.07557671845987 },
  { x: 5.769153696805984, y: -178.23152095473654 },
  { x: 7.0517230147764085, y: -178.3843607113687 },
  { x: 8.333730903947353, y: -178.53393900990918 },
  { x: 9.616492289664968, y: -178.680425756442 },
  { x: 10.899371870919316, y: -178.82376000639348 },
  { x: 12.18220712884739, y: -178.96391405768478 },
  { x: 13.466549379868804, y: -179.1010245739052 },
  { x: 14.74997561548054, y: -179.23478129177084 },
  { x: 16.03380076102875, y: -179.36523776863427 },
  { x: 17.31789184653461, y: -179.49223333243773 },
  { x: 18.603268308502436, y: -179.61564240042347 },
  { x: 19.888186762765425, y: -179.73491647142885 },
  { x: 21.173504126964882, y: -179.84896685375222 },
  { x: 22.459190852216633, y: -179.95616466515295 },
  { x: 23.747802917002513, y: -180.03847585225304 },
  { x: 25.036488853998854, y: -180.10149992860522 },
  { x: 26.325824866447224, y: -180.14893050473236 },
  { x: 27.61548591662161, y: -180.1824250883566 },
  { x: 28.905353808985275, y: -180.20309822645328 },
  { x: 30.196255912295356, y: -180.2117819047926 },
  { x: 31.487187564489616, y: -180.20910311376085 },
  { x: 32.77735094569511, y: -180.19559188646812 },
  { x: 34.06730748471133, y: -180.17150954585884 },
  { x: 35.35809139248468, y: -180.13715896799587 },
  { x: 36.647811540427426, y: -180.09294183302367 },
  { x: 37.937649883906914, y: -180.03884613670797 },
  { x: 39.22674950528182, y: -179.97529110384315 },
  { x: 40.51549454004653, y: -179.9022536493634 },
  { x: 41.803766792664305, y: -179.81995631330273 },
  { x: 43.091448067598414, y: -179.72857269535578 },
  { x: 44.37782919162847, y: -179.62806031900143 },
  { x: 45.66447625561617, y: -179.51862233281858 },
  { x: 46.949823168699815, y: -179.40033076221232 },
  { x: 48.234106321952865, y: -179.27320222843 },
  { x: 49.517591655332964, y: -179.13741956519254 },
  { x: 50.799688191156456, y: -178.99299015972102 },
  { x: 52.081784726979954, y: -178.83974779954184 },
  { x: 53.36210832975245, y: -178.67808400737047 },
  { x: 54.64163411265202, y: -178.5078990557228 },
  { x: 55.91977109799496, y: -178.32908767669883 },
  { x: 57.19699206792824, y: -178.14182901040905 },
  { x: 58.47338566910438, y: -177.94612490365867 },
  { x: 59.747888141692805, y: -177.7420178329687 },
  { x: 61.02085407230369, y: -177.5295096451444 },
  { x: 62.292165265400335, y: -177.3087333101646 },
  { x: 63.56229450312964, y: -177.07960941540307 },
  { x: 64.83106449218653, y: -176.84196436116517 },
  { x: 66.09815019484498, y: -176.59605485338233 },
  { x: 67.36328567114732, y: -176.34194922384918 },
  { x: 68.62771197422929, y: -176.07933166886602 },
  { x: 69.88971526880823, y: -175.80846074116943 },
  { x: 71.14991608145199, y: -175.5293659896436 },
  { x: 72.40804847220294, y: -175.24210466525167 },
  { x: 73.66467386986054, y: -174.94637389193073 },
  { x: 74.91988092107735, y: -174.6422309206439 },
  { x: 76.171837595034, y: -174.33018916325386 },
  { x: 77.4225236669708, y: -174.00970750581902 },
  { x: 78.67087537705713, y: -173.6808875226287 },
  { x: 79.91724731190317, y: -173.3438234007513 },
  { x: 81.16066435833089, y: -172.99877553972868 },
  { x: 82.40230847170763, y: -172.64521021284023 },
  { x: 83.64150002769716, y: -172.28344507059094 },
  { x: 84.87853451514133, y: -171.91341916840724 },
  { x: 86.11258456528299, y: -171.53526178265736 },
  { x: 87.34412296026908, y: -171.14879377323095 },
  { x: 88.57306105344705, y: -170.7541795057963 },
  { x: 89.79960568700619, y: -170.3512564614904 },
  { x: 91.02399325201995, y: -169.9397882492398 },
  { x: 92.24459855985828, y: -169.5205154379543 },
  { x: 93.46162845271043, y: -169.09331798529192 },
  { x: 94.67670811920651, y: -168.6574516287323 },
  { x: 95.8890988372419, y: -168.2133503675119 },
  { x: 97.09794368917531, y: -167.76126536714625 },
  { x: 98.30347906608021, y: -167.30092699406717 },
  { x: 99.50605955456682, y: -166.83242204812203 },
  { x: 100.70586244794019, y: -166.35555292114773 },
  { x: 101.90226721963249, y: -165.87047289798105 },
  { x: 103.09477153861262, y: -165.37753287162167 },
  { x: 104.28387773591167, y: -164.87638933629088 },
  { x: 105.46964490929805, y: -164.36700535588355 },
  { x: 106.65245719426609, y: -163.8493273730471 },
  { x: 107.8314872220587, y: -163.32347173651291 },
  { x: 109.00679409044423, y: -162.78957510987036 },
  { x: 110.17793456615992, y: -162.24784064169822 },
  { x: 111.34617925122566, y: -161.69744835046043 },
  { x: 112.50993250589556, y: -161.13940289821923 },
  { x: 113.6702876388844, y: -160.57299880536468 },
  { x: 114.82656502585597, y: -159.99856480323336 },
  { x: 115.97923744895719, y: -159.41600116434117 },
  { x: 117.12800941934623, y: -158.82512690177242 },
  { x: 118.27149213946649, y: -158.22695775842098 },
  { x: 119.41178358009495, y: -157.62025637476165 },
  { x: 120.54651983049698, y: -157.00622317421437 },
  { x: 121.679158110122, y: -156.38318495121226 },
  { x: 122.80550247741603, y: -155.75308823850088 },
  { x: 123.92741451208256, y: -155.11520539480725 },
  { x: 125.0447760185849, y: -154.4694477734788 },
  { x: 126.1579415835332, y: -153.81564916204204 },
  { x: 127.26649752254895, y: -153.15411982378083 },
  { x: 128.3697937601801, y: -152.48499642228455 },
  { x: 129.46889405625723, y: -151.80794283899561 },
  { x: 130.5630005909074, y: -151.12319915859803 },
  { x: 131.65226110855153, y: -150.430809704418 },
  { x: 132.73652786476873, y: -149.73085942949763 },
  { x: 133.81615544616915, y: -149.02299005361618 },
  { x: 134.89055287506915, y: -148.30782579695202 },
  { x: 135.9599565425422, y: -147.58486063486347 },
  { x: 137.02439599747248, y: -146.8544528475713 },
  { x: 138.08336890882885, y: -146.116683694507 },
  { x: 139.1373776076425, y: -145.37131309098658 },
  { x: 140.1862743494924, y: -144.61853679836773 },
  { x: 141.229468156695, y: -143.85849148023985 },
  { x: 142.26746136028135, y: -143.09121037909762 },
  { x: 143.29981072698868, y: -142.316693494941 },
  { x: 144.32719588115327, y: -141.53464903253877 },
  { x: 145.34864170959702, y: -140.7457787778902 },
  { x: 146.36450279893018, y: -139.9497281443851 },
  { x: 147.37519283353126, y: -139.14640479176043 },
  { x: 148.37967760245388, y: -138.33615591940534 },
  { x: 149.3785776322659, y: -137.51680229711133 },
  { x: 150.36949946334846, y: -136.68994325823476 },
  { x: 151.35353640441633, y: -135.854500268503 },
  { x: 152.33057025993278, y: -135.01038468126347 },
  { x: 153.30027599217183, y: -134.15802495533686 },
  { x: 154.26250585671252, y: -133.29742478433363 },
  { x: 155.21693481582886, y: -132.4287097510116 },
  { x: 156.16379926059432, y: -131.55164715790787 },
  { x: 157.1033946798507, y: -130.66602277561202 },
  { x: 158.03445047157817, y: -129.77297423616517 },
  { x: 158.95791220007055, y: -128.87131219697892 },
  { x: 159.87339572983345, y: -127.9615537635265 },
  { x: 160.78081241421438, y: -127.04373587191309 },
  { x: 161.6803395465184, y: -126.11760735662318 },
  { x: 162.57135660017767, y: -125.18371487201415 },
  { x: 163.45371583077124, y: -124.24210274141225 },
  { x: 164.32777182490938, y: -123.29247547597568 },
  { x: 165.19367232701293, y: -122.33463362073618 },
  { x: 166.050619517209, y: -121.36944148055613 },
  { x: 166.89884978657102, y: -120.39653708160425 },
  { x: 167.73812674402558, y: -119.41604600663837 },
  { x: 168.5688049761828, y: -118.42765060515347 },
  { x: 169.39050034754837, y: -117.43188275706488 },
  { x: 170.2030946625855, y: -116.42872768793049 },
  { x: 171.00667656794676, y: -115.41812629998195 },
  { x: 171.8009505747903, y: -114.40028543540853 },
  { x: 172.58633036749475, y: -113.37471753762122 },
  { x: 173.36157489292432, y: -112.34307734413427 },
  { x: 174.1276001664888, y: -111.30421983568557 },
  { x: 174.88416979711465, y: -110.25841095223278 },
  { x: 175.63169746918044, y: -109.20506710331328 },
  { x: 176.36888303178213, y: -108.14592428587284 },
  { x: 177.09658340256104, y: -107.07979315732307 },
  { x: 177.81417805494928, y: -106.00770792861042 },
  { x: 178.52240571105145, y: -104.92854574213585 },
  { x: 179.22100043090992, y: -103.84274244394116 },
  { x: 179.90878025915734, y: -102.75215961372982 },
  { x: 180.5874294821922, y: -101.65406397971493 },
  { x: 181.25561840022615, y: -100.55056828711554 },
  { x: 181.9143812242057, y: -99.44016554283834 },
  { x: 182.5635997585941, y: -98.3229961040832 },
  { x: 183.20250573240259, y: -97.2004118323015 },
  { x: 183.83118779228366, y: -96.07227237029336 },
  { x: 184.44970503600575, y: -94.93845952252205 },
  { x: 185.05752558365353, y: -93.80001488715503 },
  { x: 185.6551813151423, y: -92.65612586987726 },
  { x: 186.24267223047204, y: -91.50684418123608 },
  { x: 186.8199983296428, y: -90.3522289189998 },
  { x: 187.3872187104229, y: -89.19209540264235 },
  { x: 187.94374239512868, y: -88.02757387698367 },
  { x: 188.48977622594944, y: -86.85862740591857 },
  { x: 189.0258520828005, y: -85.68413313184809 },
  { x: 189.5516153790716, y: -84.50488887464516 },
  { x: 190.06671152815258, y: -83.32170722862482 },
  { x: 190.57182015437968, y: -82.13288913294654 },
  { x: 191.06605479122737, y: -80.94100534053426 },
  { x: 191.55018370968438, y: -79.74418688446339 },
  { x: 192.02391142090895, y: -78.54323158460687 },
  { x: 192.48694243605917, y: -77.3386048358906 },
  { x: 192.93960179286114, y: -76.12997421336752 },
  { x: 193.3818894913148, y: -74.91735449147968 },
  { x: 193.8139828247253, y: -73.70059053858519 },
  { x: 194.23534991317726, y: -72.48045062567274 },
  { x: 194.6462566966284, y: -71.2569864632897 },
  { x: 195.04691001726798, y: -70.02959968653134 },
  { x: 195.43710303290672, y: -68.7988591114182 },
  { x: 195.81662890135533, y: -67.56519319677092 },
  { x: 196.1857240136873, y: -66.32845419816859 },
  { x: 196.54441791878676, y: -65.0886716644954 },
  { x: 196.89274016553796, y: -63.84532849027812 },
  { x: 197.23051346063576, y: -62.59925204427391 },
  { x: 197.55773780408018, y: -61.35076736420877 },
  { x: 197.87462003806044, y: -60.09932779572531 },
  { x: 198.1806873804297, y: -58.84592322644368 },
  { x: 198.4765308088716, y: -57.58923873101771 },
  { x: 198.76179573677592, y: -56.330500588141014 },
  { x: 199.0365117130268, y: -55.06916214345619 },
  { x: 199.300619639856, y: -53.80575527687855 },
  { x: 199.5542672616843, y: -52.53982198070325 },
  { x: 199.79730683409088, y: -51.27211575147696 },
  { x: 200.0295610637706, y: -50.00248884477876 },
  { x: 200.2512072440285, y: -48.730956035050745 },
  { x: 200.46227492374888, y: -47.457207059009 },
  { x: 200.6624095163215, y: -46.18221702983156 },
  { x: 200.85172921728307, y: -44.90557226313985 },
  { x: 201.03023402663356, y: -43.62715456339717 },
  { x: 201.19777619995216, y: -42.34773220159225 },
  { x: 201.3542670905862, y: -41.06588683128431 },
  { x: 201.49949985634646, y: -39.78362777659781 },
  { x: 201.63350404611714, y: -38.49989127770215 },
  { x: 201.7561023665931, y: -37.21520921451263 },
  { x: 201.86717662223765, y: -35.928828090482575 },
  { x: 201.96640177532473, y: -34.64194463542141 },
  { x: 202.05363008143343, y: -33.35395309720337 },
  { x: 202.1284774050694, y: -32.065178513554486 },
  { x: 202.19064825739076, y: -30.775547012264283 },
  { x: 202.23966985625063, y: -29.485531375479695 },
  { x: 202.27498077284955, y: -28.195161152084918 },
  { x: 202.29596048061958, y: -26.904746605363858 },
  { x: 202.3014270241935, y: -25.614228637548162 },
  { x: 202.2899620571304, y: -24.32310491760671 },
  { x: 202.25875843543298, y: -23.03282334086448 },
  { x: 202.20181773561202, y: -21.743044095153362 },
  { x: 201.17948544064276, y: -21.599170578065515 },
  { x: 199.89972326666975, y: -21.768530007761346 },
  { x: 198.6203452281911, y: -21.93783033968881 },
  { x: 197.3412331296701, y: -22.107101122732086 },
  { x: 196.06123456462362, y: -22.2764901013121 },
  { x: 194.78203381945008, y: -22.44576088435538 },
  { x: 193.5012669834148, y: -22.615253284030036 },
  { x: 193.61313905893226, y: -23.805364143391326 },
  { x: 193.67811705525108, y: -25.094596734745053 },
  { x: 193.66354945534877, y: -26.385380642518403 },
  { x: 193.59543927730658, y: -27.673726767346636 },
  { x: 193.48717216565944, y: -28.959989695839955 },
  { x: 193.3469922590945, y: -30.24257378825247 },
  { x: 193.1803661011856, y: -31.52276442104615 },
  { x: 192.99119414464496, y: -32.79971945102177 },
  { x: 192.78269721784852, y: -34.07352752483189 },
  { x: 192.55709148711003, y: -35.34455800352879 },
  { x: 192.31641582543813, y: -36.61260404492318 },
  { x: 192.06188173708432, y: -37.878537341098486 },
  { x: 191.79526215509958, y: -39.14102819226645 },
  { x: 191.51833001253493, y: -40.40115513269976 },
  { x: 191.2501147908043, y: -41.663542562773074 },
  { x: 190.99575799575558, y: -42.929017851243536 },
  { x: 190.75135917467662, y: -44.196990020427485 },
  { x: 190.5131065215077, y: -45.46542019731626 },
  { x: 190.27683364357912, y: -46.73430838190988 },
  { x: 190.03872873483112, y: -48.002827205451204 },
  { x: 189.79518683139347, y: -49.27094711905605 },
  { x: 189.5432234959636, y: -50.53701338521019 },
  { x: 189.2800315845441, y: -51.800627093977106 },
  { x: 189.00333583305292, y: -53.06150753095709 },
  { x: 188.71136330843902, y: -54.319004620698095 },
  { x: 188.40302070198769, y: -55.57202505448535 },
  { x: 188.07715560721567, y: -56.820687027855584 },
  { x: 187.73314749755522, y: -58.06479847306162 },
  { x: 187.3708781774696, y: -59.30394570572488 },
  { x: 186.99028854919038, y: -60.53770026702471 },
  { x: 186.59182184598035, y: -61.765367758182805 },
  { x: 186.1756849100288, y: -62.98705160029381 },
  { x: 185.74243917013519, y: -64.20261882337891 },
  { x: 185.29223237072043, y: -65.41316273615286 },
  { x: 184.8261873693835, y: -66.61662969116495 },
  { x: 184.3448064971555, y: -67.8141720948983 },
  { x: 183.84879892725684, y: -69.00536148853227 },
  { x: 183.33846014852932, y: -70.1913650529921 },
  { x: 182.8146175297301, y: -71.37131109619439 },
  { x: 182.27818708626887, y: -72.54510358426552 },
  { x: 181.7293461114507, y: -73.71380627703611 },
  { x: 181.16906971845364, y: -74.87656964408588 },
  { x: 180.59765339611954, y: -76.03419889250881 },
  { x: 180.01586541543713, y: -77.18623601460008 },
  { x: 179.42406036301665, y: -78.33333847303278 },
  { x: 178.8227405698892, y: -79.47538807227015 },
  { x: 178.21220152489656, y: -80.61273201170134 },
  { x: 177.59318195014336, y: -81.74538506576847 },
  { x: 176.96603643223978, y: -82.8730221967455 },
  { x: 176.33094226449091, y: -83.99658158170524 },
  { x: 175.68819493573866, y: -85.11613709285818 },
  { x: 175.03811948370895, y: -86.23162963243593 },
  { x: 174.38118869054875, y: -87.34317000875417 },
  { x: 173.71790488728917, y: -88.45055876684468 },
  { x: 173.04841581835112, y: -89.55395103834942 },
  { x: 172.37281013038717, y: -90.65390825206786 },
  { x: 171.6915606055442, y: -91.75015708082132 },
  { x: 171.00472634159067, y: -92.84300778789371 },
  { x: 170.3126028273683, y: -93.9325490199376 },
  { x: 169.6154560028348, y: -95.01876600251087 },
  { x: 168.91313812356927, y: -96.1019763861185 },
  { x: 168.20671294940226, y: -97.18143406143487 },
  { x: 167.4956486004185, y: -98.25815107774325 },
  { x: 166.7800928210389, y: -99.33193536729645 },
  { x: 166.05966147576908, y: -100.4041461787669 },
  { x: 165.33565471551304, y: -101.47264121805131 },
  { x: 164.60674284048267, y: -102.540212854705 },
  { x: 163.8753193102967, y: -103.60307144433149 },
  { x: 163.13845878542102, y: -104.66257623560317 },
  { x: 162.39190622653328, y: -105.71557288513351 },
  { x: 161.63560253586508, y: -106.76177329130172 },
  { x: 160.87007959333172, y: -107.80046828088742 },
  { x: 160.09394860137664, y: -108.8333716891732 },
  { x: 159.3087461019773, y: -109.85828951150849 },
  { x: 158.51429480182864, y: -110.87548030062987 },
  { x: 157.71029921208878, y: -111.88512873706351 },
  { x: 156.89690707717872, y: -112.88712401249371 },
  { x: 156.0737638104882, y: -113.88187242407798 },
  { x: 155.24163768300602, y: -114.86833237364888 },
  { x: 154.40029230365866, y: -115.84680673726926 },
  { x: 153.5494912813727, y: -116.81755406767576 },
  { x: 152.68929371391647, y: -117.78036013545803 },
  { x: 151.820024639016, y: -118.7349072901111 },
  { x: 150.9418908988606, y: -119.68092959167734 },
  { x: 150.0548038467977, y: -120.61853046125135 },
  { x: 149.1584088962171, y: -121.54796845156977 },
  { x: 148.2534447692234, y: -122.46852700219117 },
  { x: 147.33946823255383, y: -123.38061241027303 },
  { x: 146.4173362038497, y: -124.28348595371078 },
  { x: 145.4863099610064, y: -125.17780509517752 },
  { x: 144.5467440906342, y: -126.06320786084197 },
  { x: 143.59911137488, y: -126.93934705131501 },
  { x: 142.64308677601778, y: -127.80645905767008 },
  { x: 141.67890668512098, y: -128.66442568437046 },
  { x: 140.70621651557946, y: -129.51350548415277 },
  { x: 139.72551859842426, y: -130.3533143215226 },
  { x: 138.7372561669182, y: -131.1835197715329 },
  { x: 137.74101553668268, y: -132.00450596967804 },
  { x: 136.73691490325442, y: -132.8160734609898 },
  { x: 135.72589983092732, y: -133.6176423486161 },
  { x: 134.70687701098657, y: -134.41010279269292 },
  { x: 133.68067381218933, y: -135.19288597719978 },
  { x: 132.6473788811881, y: -135.9659291107577 },
  { x: 131.60625349587835, y: -136.7298601071557 },
  { x: 130.5583023183223, y: -137.48398087400486 },
  { x: 129.5035548974041, y: -138.22834312185253 },
  { x: 128.44224762419722, y: -138.96282865516199 },
  { x: 127.37367132548131, y: -139.68786223914336 },
  { x: 126.29900795662365, y: -140.4028455088919 },
  { x: 125.21796202878244, y: -141.10803332353373 },
  { x: 124.13065173749439, y: -141.80345523195302 },
  { x: 123.03672249614931, y: -142.48937717410743 },
  { x: 121.93711986904106, y: -143.1652561892501 },
  { x: 120.83169611174874, y: -143.8311550687599 },
  { x: 119.72021483319887, y: -144.48746164174173 },
  { x: 118.60311926665418, y: -145.13395059795369 },
  { x: 117.48008437438867, y: -145.77091373262712 },
  { x: 116.35196707404367, y: -146.39782285945722 },
  { x: 115.21841277900896, y: -147.0149993225595 },
  { x: 114.07971697812638, y: -147.6224689772076 },
  { x: 112.93522959594391, y: -148.22064920139061 },
  { x: 111.78645762555486, y: -148.8086276733094 },
  { x: 110.63221911159195, y: -149.38727608504732 },
  { x: 109.47387330272757, y: -149.95605886307862 },
  { x: 108.31014959694186, y: -150.51551527453958 },
  { x: 107.14255498732813, y: -151.06506172896763 },
  { x: 105.97026210512928, y: -151.60532983376217 },
  { x: 104.7943642590601, y: -152.13566581986063 },
  { x: 103.61341355379558, y: -152.6569561537885 },
  { x: 102.42865104247146, y: -153.16880931283038 },
  { x: 101.2393380029831, y: -153.67139150945982 },
  { x: 100.04671548846623, y: -154.16453283759273 },
  { x: 98.85016297235302, y: -154.64835887998686 },
  { x: 97.64932586803324, y: -155.12329070824188 },
  { x: 96.44642034182063, y: -155.5884123069481 },
  { x: 95.23893473855964, y: -156.04486500175707 },
  { x: 94.0284056002278, y: -156.492113219143 },
  { x: 92.8138873625312, y: -156.9306186604212 },
  { x: 91.59735980071017, y: -157.35972386291863 },
  { x: 90.37743411720804, y: -157.78009737014 },
  { x: 89.15411031202487, y: -158.19170593959043 },
  { x: 87.92786116730757, y: -158.59465299236476 },
  { x: 86.69862758528775, y: -158.9887649287683 },
  { x: 85.46720738583839, y: -159.37417102516935 },
  { x: 84.23283229797073, y: -159.75103010682045 },
  { x: 82.99630014155768, y: -160.1192202845743 },
  { x: 81.75619257015846, y: -160.47934731055668 },
  { x: 80.51434161459245, y: -160.83076480292604 },
  { x: 79.269358477303, y: -161.1740969818608 },
  { x: 78.02248421142585, y: -161.509118537119 },
  { x: 76.77321648592986, y: -161.8358996473007 },
  { x: 75.52229402291961, y: -162.15439968269 },
  { x: 74.26933268690073, y: -162.4648882768552 },
  { x: 73.01439157564155, y: -162.76739867229088 },
  { x: 71.75791392240487, y: -163.06178681818676 },
  { x: 70.49892461401261, y: -163.34845162447922 },
  { x: 69.23819192145355, y: -163.62733768701048 },
  { x: 67.97639546906389, y: -163.89836374634905 },
  { x: 66.71258969254978, y: -164.1618105168946 },
  { x: 65.44677459191121, y: -164.41768907947875 },
  { x: 64.18013212251552, y: -164.66584430245953 },
  { x: 62.911716720068824, y: -164.90660122356294 },
  { x: 61.64250349774919, y: -165.13985088127853 },
  { x: 60.37122185353674, y: -165.36589799847454 },
  { x: 59.09896509614624, y: -165.58460960517206 },
  { x: 57.825703676693514, y: -165.7960798884394 },
  { x: 56.55123075298928, y: -166.00041226937128 },
  { x: 55.275634971686074, y: -166.19766030532023 },
  { x: 53.998532197289535, y: -166.38796250668088 },
  { x: 52.72083844520934, y: -166.57124130763225 },
  { x: 51.44234687325619, y: -166.74761121010053 },
  { x: 50.16273244370409, y: -166.91719040962246 },
  { x: 48.88137462998517, y: -167.0801155697874 },
  { x: 47.60054869618155, y: -167.23617615479557 },
  { x: 46.31851125812642, y: -167.38566580668348 },
  { x: 45.0357646468509, y: -167.52859006586692 },
  { x: 43.75222021570243, y: -167.66503019177745 },
  { x: 42.467523378070815, y: -167.79508591189915 },
  { x: 41.182590149365744, y: -167.91873321776362 },
  { x: 39.896859100787715, y: -168.03603120713925 },
  { x: 38.61106895444132, y: -168.14699650127332 },
  { x: 37.324392341569435, y: -168.25068907628784 },
  { x: 36.037006555477156, y: -168.3411677596567 },
  { x: 34.74885249839611, y: -168.4180650371329 },
  { x: 33.45966423036866, y: -168.48164684867402 },
  { x: 32.16864393152185, y: -168.53216990021147 },
  { x: 30.878657843621447, y: -168.5697727021398 },
  { x: 29.588464913531766, y: -168.59475443691142 },
  { x: 28.297917396831885, y: -168.60735703601551 },
  { x: 27.006838000216707, y: -168.6078095033046 },
  { x: 25.71603931800127, y: -168.59632052777312 },
  { x: 24.425565673511848, y: -168.5730360070368 },
  { x: 23.135210224559156, y: -168.53827728521108 },
  { x: 21.845150264448296, y: -168.49227521295367 },
  { x: 20.55504598101117, y: -168.43524032606436 },
  { x: 19.26703966835104, y: -168.36726865841675 },
  { x: 17.978486701333523, y: -168.28864277121588 },
  { x: 16.690613358652218, y: -168.19963045122458 },
  { x: 15.403301444770396, y: -168.10016890706407 },
  { x: 14.11782156170793, y: -167.99086204405472 },
  { x: 12.832770137466117, y: -167.87149378598104 },
  { x: 11.548531307539344, y: -167.7425221405478 },
  { x: 10.26513462081179, y: -167.60387508234987 },
  { x: 8.982668723936007, y: -167.456003231871 },
  { x: 7.701975760111213, y: -167.2988327169007 },
  { x: 6.421002081886678, y: -167.13255929879676 },
  { x: 5.142569607701898, y: -166.957605895964 },
  { x: 3.8650826978109776, y: -166.77380629592892 },
  { x: 2.5886299988664683, y: -166.58149107683326 },
  { x: 1.3135956463627516, y: -166.38083753198222 },
  { x: 0.04018648248910904, y: -166.17184012095993 },
  { x: -1.2317156882911922, y: -165.95477586455561 },
  { x: -2.50302688138783, y: -165.72962075430095 },
  { x: -3.7735254801694302, y: -165.49652253461676 },
  { x: -5.042635281394421, y: -165.25569912852393 },
  { x: -6.309632337400317, y: -165.00738692709592 },
  { x: -7.575742926880717, y: -164.75142525827502 },
  { x: -8.839223665668815, y: -164.48836262322385 },
  { x: -10.100990569174291, y: -164.2181269965372 },
  { x: -11.361811908385901, y: -163.94065928044674 },
  { x: -12.621672908861562, y: -163.65605920243655 },
  { x: -13.879406389676033, y: -163.36469612355893 },
  { x: -15.13523396746069, y: -163.06662914158227 },
  { x: -16.389628424362467, y: -162.76185825650654 },
  { x: -17.64117141394056, y: -162.45083039520503 },
  { x: -18.892359816908463, y: -162.1329767416572 },
  { x: -20.141154760257525, y: -161.80891043520987 },
  { x: -21.388413161629064, y: -161.47853544198944 },
  { x: -22.634120246580988, y: -161.14195518309052 },
  { x: -23.876709924251585, y: -160.79969784481796 },
  { x: -25.120348587310687, y: -160.4506885865095 },
  { x: -26.36233251285553, y: -160.09571784081712 },
  { x: -27.60195252766572, y: -159.73497767548795 },
  { x: -28.840597429297862, y: -159.36828340999588 },
  { x: -30.07618402141705, y: -158.99632944311918 },
  { x: -31.310839823684468, y: -158.61853218439526 },
  { x: -32.54361927180626, y: -158.23509847601346 },
  { x: -33.775069020139796, y: -157.84611696462622 },
  { x: -35.00388891778104, y: -157.45207520682263 },
  { x: -36.231467762286584, y: -157.0523674504769 },
  { x: -37.456992959341406, y: -156.6475329627254 },
  { x: -38.681350975470984, y: -156.23736859498936 },
  { x: -39.90399515631795, y: -155.8218300239425 },
  { x: -41.12310824550502, y: -155.40189974998393 },
  { x: -42.34239862799719, y: -154.9762332988833 },
  { x: -43.55953194194399, y: -154.54562479690304 },
  { x: -44.774316119598225, y: -154.11040297537969 },
  { x: -45.98856841733716, y: -153.66963704446144 },
  { x: -47.19971808223686, y: -153.22461976783137 },
  { x: -48.40860725749656, y: -152.7748968313951 },
  { x: -49.61696455284096, y: -152.31995851690053 },
  { x: -50.82337162182927, y: -151.86034409148394 },
  { x: -52.02697154682018, y: -151.39638228648192 },
  { x: -53.228045042213424, y: -150.9281100379997 },
  { x: -54.42839458994418, y: -150.45470367089064 },
  { x: -55.62781334782317, y: -149.97643651233344 },
  { x: -56.824543157241486, y: -149.4938404422434 },
  { x: -58.020120560176665, y: -149.00652763151564 },
  { x: -59.213644315661114, y: -148.51466798623417 },
  { x: -60.40576449914686, y: -148.01820979585173 },
  { x: -61.59481159867756, y: -147.5176886338941 },
  { x: -62.782632419514655, y: -147.012502441846 },
  { x: -63.968532562879844, y: -146.50279896412846 },
  { x: -65.15301435980425, y: -145.98847847325726 },
  { x: -66.33501405045725, y: -145.4699177175058 },
  { x: -67.51581701130084, y: -144.94659959140085 },
  { x: -68.69295591050573, y: -144.41956938672035 },
  { x: -69.86935608760602, y: -143.88753064617086 },
  { x: -71.04305254180356, y: -143.35129965767786 },
  { x: -72.2139418520037, y: -142.81093921262024 },
  { x: -73.38354578574187, y: -142.2656477975146 },
  { x: -74.55187911746017, y: -141.71543649319244 },
  { x: -75.71793718509637, y: -141.1605527715588 },
  { x: -76.8807744243566, y: -140.6016097719605 },
  { x: -78.04058290298804, y: -140.03804237198756 },
  { x: -79.19929807290471, y: -139.46911184953535 },
  { x: -80.35471854223498, y: -138.8956234116979 },
  { x: -81.5084104018405, y: -138.31641357116047 },
  { x: -82.659191696354, y: -137.73197727173314 },
  { x: -83.80666351583899, y: -137.142081815953 },
  { x: -84.95131341688447, y: -136.54589983506287 },
  { x: -86.09275726399609, y: -135.9427590919476 },
  { x: -87.22968013182766, y: -135.3319504133868 },
  { x: -88.30571752379983, y: -134.69762451662672 },
  { x: -87.62383269794694, y: -133.6021550396936 },
  { x: -87.00831466596945, y: -132.4673744659653 },
  { x: -86.44180345840977, y: -131.30846722830142 },
  { x: -85.91686753089577, y: -130.129466749393 },
  { x: -85.43340346233286, y: -128.93353475984762 },
  { x: -85.02079761804119, y: -127.71003366135935 },
  { x: -84.66724521878957, y: -126.4681605441302 },
  { x: -84.35687851377166, y: -125.21519182089027 },
  { x: -84.08046347668022, y: -123.95473984273094 },
  { x: -83.8319130373735, y: -122.68825250497721 },
  { x: -83.60830185631737, y: -121.41660149971247 },
  { x: -83.40917192580699, y: -120.14158192165084 },
  { x: -82.59668103186452, y: -120.14599209261517 },
  { x: -81.4659634297114, y: -120.76836546572315 },
  { x: -80.32945424625836, y: -121.38084734985082 },
  { x: -79.18876389569341, y: -121.98483392977583 },
  { x: -78.04437993460559, y: -122.58131509311832 },
  { x: -76.89624326522649, y: -123.1711329830775 },
  { x: -75.74454595530331, y: -123.75470867125298 },
  { x: -74.59054383241384, y: -124.3318205410134 },
  { x: -73.43332088114842, y: -124.90324425056856 },
  { x: -72.27299529704378, y: -125.46906844657101 },
  { x: -71.10990689226799, y: -126.02933006512598 },
  { x: -69.94449890008383, y: -126.58407342955972 },
  { x: -68.77579620731323, y: -127.13392645366116 },
  { x: -67.60554219812303, y: -127.67797312202063 },
  { x: -66.43296860152445, y: -128.21681179954277 },
  { x: -65.25715940210782, y: -128.75101868946925 },
  { x: -64.07935565300882, y: -129.27984768247435 },
  { x: -62.899380060922354, y: -129.8036459779473 },
  { x: -61.71748379136398, y: -130.32235447811968 },
  { x: -60.53282470113449, y: -130.83613570185452 },
  { x: -59.34658474560119, y: -131.34482713028882 },
  { x: -58.157670616049316, y: -131.84868731615916 },
  { x: -56.96727904228829, y: -132.34732473675012 },
  { x: -55.77480427219234, y: -132.84109397867192 },
  { x: -54.57924164369926, y: -133.3301501735665 },
  { x: -53.383309654153884, y: -133.81372505044507 },
  { x: -52.18517627273686, y: -134.29229508506515 },
  { x: -50.98498924386911, y: -134.7659563113003 },
  { x: -49.782231462077426, y: -135.2349007968977 },
  { x: -48.57715409287736, y: -135.69886998912077 },
  { x: -47.371278903804345, y: -136.15752407580138 },
  { x: -46.16264089406021, y: -136.61130998381282 },
  { x: -44.95135825918168, y: -137.06037915118654 },
  { x: -43.73954374438785, y: -137.50388943472328 },
  { x: -42.525276672206815, y: -137.942398569612 },
  { x: -41.30869001261741, y: -138.3760616874947 },
  { x: -40.091187337618315, y: -138.8041252918247 },
  { x: -38.87101048860065, y: -139.22730963665396 },
  { x: -37.6497698797524, y: -139.6451234717829 },
  { x: -36.42641652568504, y: -140.05759634609575 },
  { x: -35.20207328399755, y: -140.46462114488733 },
  { x: -33.974922898312656, y: -140.8667075864098 },
  { x: -32.74727018159665, y: -141.2628916383167 },
  { x: -31.517386524124813, y: -141.65392679715464 },
  { x: -30.285774256928264, y: -142.03955451018706 },
  { x: -29.05179807899706, y: -142.41977847102453 },
  { x: -27.81731957003474, y: -142.79419607611996 },
  { x: -26.580713541411235, y: -143.1632579459572 },
  { x: -25.34143333876915, y: -143.52684219138902 },
  { x: -24.10215313612707, y: -143.8843393666791 },
  { x: -22.859519135130196, y: -144.23668026167917 },
  { x: -21.61650099863894, y: -144.5829119248744 },
  { x: -20.371458763581142, y: -144.92335570038026 },
  { x: -19.124687918798625, y: -145.25803374985986 },
  { x: -17.87587820100747, y: -145.58696454136586 },
  { x: -16.626418407764287, y: -145.90972330968808 },
  { x: -15.374875418186187, y: -146.22647996091058 },
  { x: -14.122711902040244, y: -146.53697224868628 },
  { x: -12.868154926275462, y: -146.8415769212885 },
  { x: -11.611647724154592, y: -147.1401240726331 },
  { x: -10.353884694455937, y: -147.43238839247832 },
  { x: -9.095338619326427, y: -147.7181852002979 },
  { x: -7.835241227777302, y: -147.99756251302873 },
  { x: -6.573031091009081, y: -148.2706717687022 },
  { x: -5.310200427673012, y: -148.53713621904495 },
  { x: -4.045611605728045, y: -148.79712207653057 },
  { x: -2.7794419184792787, y: -149.05053700089596 },
  { x: -1.5120607269790025, y: -149.2972258604991 },
  { x: -0.243541903437674, y: -149.5371221703507 },
  { x: 1.0262327476814388, y: -149.77018160712439 },
  { x: 2.2969677375365047, y: -149.99627489445191 },
  { x: 3.5690176527377218, y: -150.2154131131648 },
  { x: 4.8421904255379, y: -150.42748914855792 },
  { x: 6.117520266883448, y: -150.63259534089434 },
  { x: 7.393145597070827, y: -150.83036602273228 },
  { x: 8.669509649362787, y: -151.0208048876823 },
  { x: 9.948148965736852, y: -151.20406337377577 },
  { x: 11.2262859510798, y: -151.3796797796974 },
  { x: 12.506225418357923, y: -151.5479052709627 },
  { x: 13.786888833298534, y: -151.7085182309403 },
  { x: 15.068985369122029, y: -151.8615334340723 },
  { x: 16.351480814881995, y: -152.00669971484317 },
  { x: 17.634759306072816, y: -152.14397644353713 },
  { x: 18.918717421599847, y: -152.27333776488052 },
  { x: 20.203872266936305, y: -152.3947578235997 },
  { x: 21.49012042098753, y: -152.50815536026312 },
  { x: 22.776678838322685, y: -152.61332722629206 },
  { x: 24.063133834563196, y: -152.71008504754985 },
  { x: 25.351110598339137, y: -152.79860242373104 },
  { x: 26.63939762539901, y: -152.87871314236216 },
  { x: 27.927669878016783, y: -152.95021405486438 },
  { x: 29.21747867261208, y: -153.01309777401667 },
  { x: 30.506932880597187, y: -153.06731258927172 },
  { x: 31.796978066265954, y: -153.11269598176656 },
  { x: 33.087023251934724, y: -153.1491112879118 },
  { x: 34.37748212198205, y: -153.1766508479705 },
  { x: 35.66702497661971, y: -153.1949600753325 },
  { x: 36.95733610224612, y: -153.2041719399766 },
  { x: 38.24835640109293, y: -153.20411653581877 },
  { x: 39.53860842895097, y: -153.19464242482755 },
  { x: 40.830042412176354, y: -153.1757606878345 },
  { x: 42.12005804896094, y: -153.14723493376616 },
  { x: 43.41119654334448, y: -153.10910948594884 },
  { x: 44.70109398459233, y: -153.0611627277511 },
  { x: 45.99048909480907, y: -153.00343159527824 },
  { x: 47.279470520647244, y: -152.93573879522512 },
  { x: 48.5683042020645, y: -152.85795135761293 },
  { x: 49.85628096584044, y: -152.7701505418732 },
  { x: 51.142514345449584, y: -152.67202977833244 },
  { x: 52.42883637171127, y: -152.56362600309598 },
  { x: 53.71371050264798, y: -152.4448838120059 },
  { x: 54.99864373135306, y: -152.31543015039944 },
  { x: 56.28215861361735, y: -152.17548663490797 },
  { x: 57.564225600556654, y: -152.02493876360523 },
  { x: 58.84472649663426, y: -151.86350212848103 },
  { x: 60.12472506168075, y: -151.69113979343007 },
  { x: 61.40227106934003, y: -151.50800319648386 },
  { x: 62.678132790600884, y: -151.31388918906356 },
  { x: 63.95183744331635, y: -151.10862417147464 },
  { x: 65.22462608062216, y: -150.89203085041206 },
  { x: 66.49519855161421, y: -150.664238502244 },
  { x: 67.76311162302979, y: -150.42523604613896 },
  { x: 69.03134973217136, y: -150.17431800248707 },
  { x: 70.2953032531064, y: -149.91229696560333 },
  { x: 71.55763158541134, y: -149.63852286003578 },
  { x: 72.81632540496177, y: -149.35330225545772 },
  { x: 74.07298035150356, y: -149.0562436291538 },
  { x: 75.3263849207852, y: -148.74754274248173 },
  { x: 76.5770414438378, y: -148.4269779788101 },
  { x: 77.82397480748332, y: -148.09471555061248 },
  { x: 79.06765779386869, y: -147.7505744709732 },
  { x: 80.3077949141521, y: -147.39452888461864 },
  { x: 81.54595225919523, y: -147.02604691163347 },
  { x: 82.77932268500068, y: -146.6458488060697 },
  { x: 84.0092063424725, y: -146.2534987218856 },
  { x: 85.23592826933674, y: -145.8487787360603 },
  { x: 86.4582178635735, y: -145.43206190325662 },
  { x: 87.67459768097363, y: -145.0037840695163 },
  { x: 88.8877566699978, y: -144.56291841111397 },
  { x: 90.09713340184652, y: -144.10955726831267 },
  { x: 91.3002457702484, y: -143.64464989901677 },
  { x: 92.49993046808504, y: -143.1670291223011 },
  { x: 93.69317350916974, y: -142.6778399574277 },
  { x: 94.88198421762698, y: -142.1762439548079 },
  { x: 96.06662853341439, y: -141.66202319142081 },
  { x: 97.24491983910241, y: -141.1361121507288 },
  { x: 98.41883790993133, y: -140.59911658485754 },
  { x: 99.58779176821746, y: -140.05306059237364 },
  { x: 100.75169276730827, y: -139.498091917698 },
  { x: 101.9120774491813, y: -138.93303968629482 },
  { x: 103.06779340735339, y: -138.35870910525816 },
  { x: 104.21966801058166, y: -137.77442424386228 },
  { x: 105.36575103251003, y: -137.18104571335903 },
  { x: 106.50648570640124, y: -136.57848117348533 },
  { x: 107.64293579208591, y: -135.96585523854728 },
  { x: 108.77338745428138, y: -135.34408761756504 },
  { x: 109.89846121955551, y: -134.71289390252838 },
  { x: 111.01895490778125, y: -134.07156861382742 },
  { x: 112.13371611247547, y: -133.42069534192476 },
  { x: 113.24271528475396, y: -132.76035903986246 },
  { x: 114.34610016903765, y: -132.09034547823015 },
  { x: 115.44316159210615, y: -131.41082456311193 },
  { x: 116.53446098275892, y: -130.7215599034343 },
  { x: 117.61970285215415, y: -130.02272879250236 },
  { x: 118.69853261368164, y: -129.3143903280845 },
  { x: 119.77077297403626, y: -128.59652973573859 },
  { x: 120.83742859528027, y: -127.86843784224428 },
  { x: 121.89849947741367, y: -127.13008509871736 },
  { x: 122.95026246102935, y: -126.38404225808176 },
  { x: 123.99596792338751, y: -125.62793063516077 },
  { x: 125.03511353345698, y: -124.8619866210278 },
  { x: 126.06693102024904, y: -124.08666822338775 },
  { x: 127.0920704592157, y: -123.30158391952514 },
  { x: 128.10905440614783, y: -122.50775314594432 },
  { x: 129.11868068091832, y: -121.70455537607745 },
  { x: 130.12118567460067, y: -120.8917172827458 },
  { x: 131.11651028942651, y: -120.0692240915073 },
  { x: 132.10382715663872, y: -119.23767416726668 },
  { x: 133.08372725392096, y: -118.39648391956128 },
  { x: 134.05523546809516, y: -117.54657675102186 },
  { x: 135.01938601010775, y: -116.68694799958615 },
  { x: 135.9743763980236, y: -115.81921546666324 },
  { x: 136.9215067827467, y: -114.94213809911739 },
  { x: 137.8598315999832, y: -114.05666884846352 },
  { x: 138.7902668651428, y: -113.1618030526394 },
  { x: 139.71180791616328, y: -112.25850105038099 },
  { x: 140.624838888539, y: -111.34645257840437 },
  { x: 141.52927113561742, y: -110.42562808782533 },
  { x: 142.42528195070363, y: -109.49580596201253 },
  { x: 143.3129599804502, y: -108.55692710319758 },
  { x: 144.1903845473852, y: -107.61104515883122 },
  { x: 145.05900354683362, y: -106.65657926360964 },
  { x: 145.91863968549035, y: -105.69380274471156 },
  { x: 146.76920431670285, y: -104.722722989358 },
  { x: 147.61049059828184, y: -103.74365026083291 },
  { x: 148.4423803346906, y: -102.75671752911508 },
  { x: 149.2644893904347, y: -101.76236064024623 },
  { x: 150.07805881864988, y: -100.75916863500662 },
  { x: 150.88161117512695, y: -99.74893660811037 },
  { x: 151.6755305953603, y: -98.73116961574742 },
  { x: 152.4594329438556, y: -97.70636998894885 },
  { x: 153.23405694271736, y: -96.67364387396816 },
  { x: 153.99875251649357, y: -95.63390728621502 },
  { x: 154.75363786072097, y: -94.58704941737372 },
  { x: 155.49891981758884, y: -93.53284126359188 },
  { x: 156.23421425160282, y: -92.47185164088998 },
  { x: 156.95999394490977, y: -91.40341569937392 },
  { x: 157.67528378433175, y: -90.32903304491602 },
  { x: 158.38052700313142, y: -89.24809053816944 },
  { x: 159.07584179684554, y: -88.16048475803957 },
  { x: 159.76099177440068, y: -87.06654074225239 },
  { x: 160.43606558244934, y: -85.96619200581851 },
  { x: 161.10073818326552, y: -84.86014772195834 },
  { x: 161.75568920118548, y: -83.74735890528335 },
  { x: 162.40015036522038, y: -82.62911093225553 },
  { x: 163.03486039747483, y: -81.50425139639172 },
  { x: 163.65913967361263, y: -80.37405089971182 },
  { x: 164.27266315590776, y: -79.23898961158376 },
  { x: 164.8757854309704, y: -78.09863168596587 },
  { x: 165.46945206309445, y: -76.951337159786 },
  { x: 166.05233335249164, y: -75.79966201152597 },
  { x: 166.62493163019306, y: -74.64280842131284 },
  { x: 167.1871582495462, y: -73.48096106967274 },
  { x: 167.7396337371189, y: -72.31273115904908 },
  { x: 168.28164891969075, y: -71.13975126529299 },
  { x: 168.8124650751572, y: -69.96380909589752 },
  { x: 169.3332937077697, y: -68.78240038292817 },
  { x: 169.8433369976554, y: -67.59744580385686 },
  { x: 170.34327456915042, y: -66.40714287674837 },
  { x: 170.8326631889921, y: -65.21268833141215 },
  { x: 171.31162105271702, y: -64.01406739340611 },
  { x: 171.77967537817844, y: -62.81262453696057 },
  { x: 172.23797857185937, y: -61.605301452562585 },
  { x: 172.68537822727671, y: -60.394757539788635 },
  { x: 173.12216983327232, y: -59.180874603101984 },
  { x: 173.54882617199308, y: -57.96218997273557 },
  { x: 173.96475626575537, y: -56.740476581740374 },
  { x: 174.37037379893772, y: -55.514094467044245 },
  { x: 174.76499914720392, y: -54.285392764939736 },
  { x: 175.1491346415851, y: -53.05296790342815 },
  { x: 175.52263253766037, y: -51.81718924356177 },
  { x: 175.88540418877713, y: -50.57817498087734 },
  { x: 176.23736094828286, y: -49.335821694280206 },
  { x: 176.57850281617752, y: -48.090483970380575 },
  { x: 176.90859340138772, y: -46.84285620795674 },
  { x: 177.22789864387104, y: -45.591667804988845 },
  { x: 177.53594576148055, y: -44.33851440122276 },
  { x: 177.8329120475214, y: -43.0818151313547 },
  { x: 178.11850201315173, y: -41.82304743959382 },
  { x: 178.3925679139506, y: -40.56232952147685 },
  { x: 178.65528704322315, y: -39.29811006058417 },
  { x: 178.90612752105406, y: -38.03196992221959 },
  { x: 179.14497115190662, y: -36.763598843099174 },
  { x: 179.3715815447073, y: -35.492893402128296 },
  { x: 179.58557456396184, y: -34.22004566705413 },
  { x: 179.78659562305992, y: -32.94508518676087 },
  { x: 179.97426058650726, y: -31.667701697964592 },
  { x: 180.14786028108335, y: -30.38811681729667 },
  { x: 180.30627184918933, y: -29.106832875788214 },
  { x: 180.44863837318383, y: -27.824071490070597 },
  { x: 180.57283233340567, y: -26.53924168246016 },
  { x: 180.67521921710036, y: -25.253141272829843 },
  { x: 180.47210018722527, y: -24.262470607262852 },
  { x: 179.19133335119, y: -24.42942180289775 },
  { x: 177.9117189216379, y: -24.596225254111737 },
  { x: 176.63201584543324, y: -24.763028705325723 },
  { x: 175.35219457369186, y: -24.929861705423892 },
  { x: 174.072136910877, y: -25.096724254406244 },
  { x: 172.7928475190509, y: -25.263483382293956 },
  { x: 171.51335128503553, y: -25.430257284623757 },
  { x: 170.23261399788447, y: -25.597208480258658 },
  { x: 168.95178806408083, y: -25.764174450335652 },
  { x: 168.50837750802825, y: -26.77903087760657 },
  { x: 168.29816674594915, y: -28.051538800512624 },
  { x: 168.06744905824698, y: -29.320914541695267 },
  { x: 167.8198885065604, y: -30.586596672355007 },
  { x: 167.5566670462567, y: -31.85118549429998 },
  { x: 167.27967580592372, y: -33.11174089355394 },
  { x: 166.98938756770826, y: -34.369503923252594 },
  { x: 166.68642285817822, y: -35.62414954566993 },
  { x: 166.3712249105964, y: -36.8760914451845 },
  { x: 166.0442369582254, y: -38.12488638853356 },
  { x: 165.70587268544395, y: -39.370032044686006 },
  { x: 165.35619119002038, y: -40.61240010572522 },
  { x: 164.99525156972294, y: -41.852330383819336 },
  { x: 164.62346750893033, y: -43.08828633699082 },
  { x: 164.2408685565267, y: -44.32119875509143 },
  { x: 163.8477206524696, y: -45.550580081532146 },
  { x: 163.4441124434117, y: -46.776474639639254 },
  { x: 163.02971889162697, y: -47.99938476044386 },
  { x: 162.605130974799, y: -49.21833533076793 },
  { x: 162.17037824181205, y: -50.433503643916545 },
  { x: 161.72519475270843, y: -51.644934023215995 },
  { x: 161.26961005637236, y: -52.853187897465745 },
  { x: 160.8041560327191, y: -54.056906017993384 },
  { x: 160.32844854625426, y: -55.25672368580885 },
  { x: 159.84266489028295, y: -56.45230108874403 },
  { x: 159.34650957596338, y: -57.64448036999814 },
  { x: 158.84057358097917, y: -58.831798859804124 },
  { x: 158.3244136720676, y: -60.014817986961454 },
  { x: 157.79829578918626, y: -61.19336045816503 },
  { x: 157.2621312856827, y: -62.3675296945095 },
  { x: 156.71565422159918, y: -63.5374291170895 },
  { x: 156.15927828131427, y: -64.70221658270583 },
  { x: 155.59303301371224, y: -65.86202506133728 },
  { x: 155.0167706743721, y: -67.01692842519432 },
  { x: 154.43013667668365, y: -68.16716306535042 },
  { x: 153.8337219983306, y: -69.3118425152801 },
  { x: 153.2272902482394, y: -70.45136568491981 },
  { x: 152.61095962194688, y: -71.58530411544889 },
  { x: 151.98449372837953, y: -72.71386464905665 },
  { x: 151.34777437200063, y: -73.83707683462724 },
  { x: 150.7012447860729, y: -74.95432753281388 },
  { x: 150.04469812840708, y: -76.06571277749016 },
  { x: 149.37825259453987, y: -77.17098140314053 },
  { x: 148.70155359786116, y: -78.27059141746983 },
  { x: 148.0150443716336, y: -79.36355293285791 },
  { x: 147.31839987813123, y: -80.45038305477797 },
  { x: 146.61188605731166, y: -81.53057206497787 },
  { x: 145.8951778714489, y: -82.60455580949932 },
  { x: 145.16865945603735, y: -83.67158079179562 },
  { x: 144.43224216442442, y: -84.73170610963516 },
  { x: 143.68586689884177, y: -85.78488743969164 },
  { x: 142.92971095259452, y: -86.83079974423907 },
  { x: 142.16333109241984, y: -87.86993796708752 },
  { x: 141.38731829600147, y: -88.90134915672206 },
  { x: 140.6014952700343, y: -89.92529925310033 },
  { x: 139.80583246563413, y: -90.941566639591 },
  { x: 139.00018213838, y: -91.95034338394123 },
  { x: 138.1849579726506, y: -92.95106805735156 },
  { x: 137.3599826751407, y: -93.94382191925347 },
  { x: 136.52549263692387, y: -94.92823560859468 },
  { x: 135.68104462473727, y: -95.90479668196421 },
  { x: 134.827288714033, y: -96.87262606005761 },
  { x: 133.96398851373755, y: -97.83198968283254 },
  { x: 133.09114402385092, y: -98.78276935475226 },
  { x: 132.2088734399099, y: -99.72473607196436 },
  { x: 131.31676307753585, y: -100.65830351884738 },
  { x: 130.41566985437012, y: -101.58254090554956 },
  { x: 129.5054460259918, y: -102.49754426594451 },
  { x: 128.5860915924009, y: -103.40326188948491 },
  { x: 127.6571928692188, y: -104.30005575000196 },
  { x: 126.7195772252027, y: -105.18709847873858 },
  { x: 125.77297872039489, y: -106.0645747562209 },
  { x: 124.81751555033213, y: -106.93238116135429 },
  { x: 123.85298087282516, y: -107.79066543855964 },
  { x: 122.87987701890506, y: -108.63891786958482 },
  { x: 121.8982926352244, y: -109.47710151832457 },
  { x: 120.90825727066733, y: -110.30512035090531 },
  { x: 119.90977092523389, y: -111.12293004400077 },
  { x: 118.90268585450313, y: -111.93070789091605 },
  { x: 117.88774078057966, y: -112.7278333650833 },
  { x: 116.8645220190849, y: -113.5146610531127 },
  { x: 115.83347280328161, y: -114.29085114283616 },
  { x: 114.79394305771775, y: -115.05689857806377 },
  { x: 113.74717383552901, y: -115.81190211782791 },
  { x: 112.69254461014755, y: -116.5562680592861 },
  { x: 111.63061681037284, y: -117.28969352637549 },
  { x: 110.56076990963705, y: -118.01256265459041 },
  { x: 109.48418586330749, y: -118.72408501127903 },
  { x: 108.40021459593213, y: -119.42479986357763 },
  { x: 107.3092106941212, y: -120.11447820763384 },
  { x: 106.21152874448487, y: -120.79295752458461 },
  { x: 105.10643002491854, y: -121.4606958221348 },
  { x: 103.99512603967376, y: -122.11703563761132 },
  { x: 102.87723265325613, y: -122.76225768541396 },
  { x: 101.75289761008658, y: -123.39628070611116 },
  { x: 100.62185497020744, y: -124.01933370355535 },
  { x: 99.48522759121768, y: -124.6308626361681 },
  { x: 98.34257223985456, y: -125.23113344390708 },
  { x: 97.19409575830734, y: -125.82012396510913 },
  { x: 96.03944355996586, y: -126.39808536528983 },
  { x: 94.87967940466068, y: -126.96450053897593 },
  { x: 93.71436005912908, y: -127.5197166855566 },
  { x: 92.54375146332868, y: -128.06365254560038 },
  { x: 91.36785361725948, y: -128.59635982965455 },
  { x: 90.18669606980569, y: -129.1179197971506 },
  { x: 89.00113573860861, y: -129.62804434646776 },
  { x: 87.8106998415213, y: -130.1269994175637 },
  { x: 86.61568386738561, y: -130.61476284877526 },
  { x: 85.41585142512805, y: -131.09151193340756 },
  { x: 84.21188213908485, y: -131.55702505482918 },
  { x: 83.00383510702439, y: -132.01141302135585 },
  { x: 81.79162168229408, y: -132.4548088029664 },
  { x: 80.57521231600977, y: -132.88727149742917 },
  { x: 79.35525708362347, y: -133.30873461975474 },
  { x: 78.13154914294593, y: -133.71943456101658 },
  { x: 76.90473856942914, y: -134.11971482699337 },
  { x: 75.67444122757874, y: -134.5093907371589 },
  { x: 74.44006613971106, y: -134.88877994201818 },
  { x: 73.2030316522669, y: -135.25747245080314 },
  { x: 71.96304227640442, y: -135.6154387146296 },
  { x: 70.720157109892, y: -135.96262332933972 },
  { x: 69.47354878397248, y: -136.2993624134911 },
  { x: 68.2246060962025, y: -136.6252939932525 },
  { x: 66.97285626443512, y: -136.94028140503457 },
  { x: 65.718565228628, y: -137.2444871677003 },
  { x: 64.46096471779235, y: -137.5380959617758 },
  { x: 63.20165037167408, y: -137.8206313115037 },
  { x: 61.94011985924207, y: -138.0921818635365 },
  { x: 60.676166338307034, y: -138.35293968562138 },
  { x: 59.409819357753165, y: -138.60288630970578 },
  { x: 58.14128575976975, y: -138.8417927319372 },
  { x: 56.870801935430244, y: -139.06979561590504 },
  { x: 55.59854517803974, y: -139.2868949616093 },
  { x: 54.32448593871407, y: -139.49304275211318 },
  { x: 53.048062788653745, y: -139.68826484269033 },
  { x: 51.77057587876283, y: -139.87252429723554 },
  { x: 50.49167062243111, y: -140.04590976240132 },
  { x: 49.21111062858514, y: -140.20825133210366 },
  { x: 47.929486874908584, y: -140.35968936354237 },
  { x: 46.64653342144377, y: -140.50030880975956 },
  { x: 45.36171838827543, y: -140.63004318576574 },
  { x: 44.07648967072852, y: -140.74880753851895 },
  { x: 42.79031538888775, y: -140.85679762937687 },
  { x: 41.5032250916373, y: -140.9539506669606 },
  { x: 40.21507103455625, y: -141.04022971516494 },
  { x: 38.92653284198083, y: -141.11579729285287 },
  { x: 37.63749231837429, y: -141.1806201575297 },
  { x: 36.34806765927337, y: -141.23462074337442 },
  { x: 35.0576678869944, y: -141.27804652229213 },
  { x: 33.76738631025217, y: -141.3107940731881 },
  { x: 32.47689789132066, y: -141.33285600884136 },
  { x: 31.18605488577895, y: -141.3444465586622 },
  { x: 29.89550736907907, y: -141.34543275267183 },
  { x: 28.60445752134807, y: -141.33591801196485 },
  { x: 27.313850906879825, y: -141.31607593623585 },
  { x: 26.023436360158772, y: -141.28564797274822 },
  { x: 24.733568467795106, y: -141.2449887081122 },
  { x: 23.443331214379146, y: -141.1939762531805 },
  { x: 22.15403952525705, y: -141.13268448016356 },
  { x: 20.865250167166067, y: -141.06131284402963 },
  { x: 19.577110884527116, y: -140.97961017926318 },
  { x: 18.28911934630908, y: -140.8879199916428 },
  { x: 17.002457507879285, y: -140.78612039202125 },
  { x: 15.716563940438256, y: -140.6743960609247 },
  { x: 14.431571613964811, y: -140.5527137558584 },
  { x: 13.147761242858694, y: -140.4211879787486 },
  { x: 11.86427590947859, y: -140.27978918071108 },
  { x: 10.582356666960195, y: -140.12864294450367 },
  { x: 9.301634154251218, y: -139.96785269122097 },
  { x: 8.022123145793751, y: -139.79737040392618 },
  { x: 6.743454280535505, y: -139.61729211649288 },
  { x: 5.466573122770339, y: -139.42772125001576 },
  { x: 4.191125085888058, y: -139.22871320865266 },
  { x: 2.9176715986881403, y: -139.02040096238238 },
  { x: 1.6450159313611687, y: -138.80259983067876 },
  { x: 0.37413319708518683, y: -138.57564223848888 },
  { x: -0.8949470552556216, y: -138.33936936056028 },
  { x: -2.1616633968617767, y: -138.0942281237662 },
  { x: -3.4270943620059637, y: -137.83976790762284 },
  { x: -4.690974010730534, y: -137.5763137498562 },
  { x: -5.952726139793917, y: -137.3039542971189 },
  { x: -7.212483719174936, y: -137.0226415324741 },
  { x: -8.470099004452676, y: -136.7326487831005 },
  { x: -9.725926582237332, y: -136.43369533459833 },
  { x: -10.979464121497793, y: -136.12612099913574 },
  { x: -12.231021885517984, y: -135.8099442447653 },
  { x: -13.480230513245612, y: -135.48504687595033 },
  { x: -14.72759233571179, y: -135.1515987987748 },
  { x: -15.972191337506846, y: -134.80986225958597 },
  { x: -17.214352556356786, y: -134.4595897864787 },
  { x: -18.45409076670371, y: -134.10105101302116 },
  { x: -19.691450291873885, y: -133.73427179448706 },
  { x: -20.926697071824968, y: -133.35897141647663 },
  { x: -22.159166256662832, y: -132.9756152739158 },
  { x: -23.389271530766038, y: -132.584122107373 },
  { x: -24.61659920975603, y: -132.1845177721219 },
  { x: -25.84166639910601, y: -131.7766988470679 },
  { x: -27.06404463999532, y: -131.36094604661074 },
  { x: -28.283275924719124, y: -130.93743666405547 },
  { x: -29.49946367437206, y: -130.50598601887597 },
  { x: -30.713479581037536, y: -130.06647591553553 },
  { x: -31.924230336000768, y: -129.61934220007583 },
  { x: -33.132129623640324, y: -129.16445928973909 },
  { x: -34.337133120629936, y: -128.7016794401044 },
  { x: -35.539093082548675, y: -128.2312538166873 },
  { x: -36.738393644890934, y: -127.75304206228796 },
  { x: -37.93413356668912, y: -127.26742831240071 },
  { x: -39.12699247227944, y: -126.77400626986808 },
  { x: -40.316083895136416, y: -126.27324132961593 },
  { x: -41.50306257277429, y: -125.76449819063431 },
  { x: -42.685756662205605, y: -125.24867070666978 },
  { x: -43.865451539892334, y: -124.72513096393347 },
  { x: -45.04194036364518, y: -124.19393806019369 },
  { x: -46.215518622305986, y: -123.65502551046106 },
  { x: -47.38504868383371, y: -123.1089251946509 },
  { x: -48.551106751469895, y: -122.5551938795004 },
  { x: -49.713279140836, y: -121.99401624553576 },
  { x: -50.87227502515241, y: -121.42509680391512 },
  { x: -52.027843238903586, y: -120.84850942684896 },
  { x: -53.17869840562753, y: -120.26457176484223 },
  { x: -54.32559402187094, y: -119.67305481404252 },
  { x: -55.46895854645446, y: -119.07365569838696 },
  { x: -56.608644234957175, y: -118.46605676737056 },
  { x: -57.743040673191096, y: -117.85119619806613 },
  { x: -58.873448012060294, y: -117.22815797506402 },
  { x: -59.99955598828085, y: -116.59672048173286 },
  { x: -61.1212759552002, y: -115.95686894363052 },
  { x: -62.2374407318931, y: -115.3086920074096 },
  { x: -63.34880381490625, y: -114.65145833818652 },
  { x: -64.45425712108276, y: -113.98528613149803 },
  { x: -65.55362335711754, y: -113.30939234191328 },
  { x: -66.64691729745269, y: -112.62267627349645 },
  { x: -67.73317860335223, y: -111.92390426033289 },
  { x: -68.80954103305042, y: -111.2119312831605 },
  { x: -69.60125906141214, y: -110.40144971334244 },
  { x: -69.14187733345851, y: -109.19478409161754 },
  { x: -68.74753269959204, y: -107.96578690067119 },
  { x: -68.44972427035198, y: -106.71074975553844 },
  { x: -68.36689874798655, y: -105.4236299094038 },
  { x: -68.4237064778287, y: -104.13388759979792 },
  { x: -68.55935063067153, y: -102.85035055587049 },
  { x: -68.28670307631344, y: -102.02347674255185 },
  { x: -67.00066176445148, y: -102.13367930611297 },
  { x: -65.71119278202428, y: -102.19173547631186 },
  { x: -64.42023158094585, y: -102.19698040325437 },
  { x: -63.130703500750286, y: -102.1434599867776 },
  { x: -61.846907904086265, y: -102.014789370602 },
  { x: -60.57637975642048, y: -101.78815681613814 },
  { x: -59.32089199080393, y: -101.48792537839506 },
  { x: -58.080341186141965, y: -101.13169141790384 },
  { x: -56.85415113919303, y: -100.72887364149783 },
  { x: -55.644065234123914, y: -100.28060229399706 },
  { x: -54.57476498774551, y: -100.95635572638194 },
  { x: -53.49878669354171, y: -101.66929642951135 },
  { x: -52.41316068865209, y: -102.36784682604353 },
  { x: -51.3199701694116, y: -103.0537281384822 },
  { x: -50.2197617901776, y: -103.72835871326812 },
  { x: -49.11243212985545, y: -104.39287618244235 },
  { x: -47.99969502372779, y: -105.0470589293735 },
  { x: -46.88168344177343, y: -105.69129108955599 },
  { x: -45.75811666959263, y: -106.32622273844181 },
  { x: -44.628846962764484, y: -106.95241530483048 },
  { x: -43.49513014886677, y: -107.56918916438576 },
  { x: -42.356582092405105, y: -108.17719439255967 },
  { x: -41.21315847005322, y: -108.7765048615627 },
  { x: -40.06522864286341, y: -109.36714273305795 },
  { x: -38.913516558498145, y: -109.94880513098258 },
  { x: -37.75701755489521, y: -110.52214951800966 },
  { x: -36.59661809858009, y: -111.08671049921325 },
  { x: -35.43187495629005, y: -111.64295346951931 },
  { x: -34.26271425581463, y: -112.19067158673853 },
  { x: -33.089904268142575, y: -112.72985746364985 },
  { x: -31.91313472998999, y: -113.2603707430534 },
  { x: -30.732538611335677, y: -113.78241087991745 },
  { x: -29.54789429554827, y: -114.29595571257882 },
  { x: -28.35982230919562, y: -114.80074668830093 },
  { x: -27.168440847814455, y: -115.29683551763108 },
  { x: -25.973114610394834, y: -115.7842517494535 },
  { x: -24.774656191251797, y: -116.26295106044188 },
  { x: -23.571883635018022, y: -116.73302209724876 },
  { x: -22.366215288134292, y: -117.19420630713758 },
  { x: -21.15716359401159, y: -117.64642981789783 },
  { x: -19.945024041491745, y: -118.08970740397163 },
  { x: -18.728791968512535, y: -118.52426806921139 },
  { x: -17.510166435914485, y: -118.94949867427033 },
  { x: -16.288512142687665, y: -119.36559128689561 },
  { x: -15.063341532243044, y: -119.77262716651876 },
  { x: -13.834994416748733, y: -120.17047334316092 },
  { x: -12.604150420540943, y: -120.55884171520137 },
  { x: -11.370573152546212, y: -120.93776921874526 },
  { x: -10.133967123922705, y: -121.30730017711892 },
  { x: -8.894435755765064, y: -121.66729423312248 },
  { x: -7.651757431441918, y: -122.01786958229262 },
  { x: -6.4069220385733985, y: -122.35847957027201 },
  { x: -5.159323825033754, y: -122.68951571977604 },
  { x: -3.9092582796648143, y: -123.01049786143676 },
  { x: -2.6562082969933747, y: -123.32178796908539 },
  { x: -1.4012228624079377, y: -123.62292064779605 },
  { x: -0.14371099822483957, y: -123.91394022089503 },
  { x: 1.1160318067140877, y: -124.19486885004545 },
  { x: 2.378640853418782, y: -124.46555879082642 },
  { x: 3.6428603143114593, y: -124.72580320104863 },
  { x: 4.909458460380882, y: -124.97576459957509 },
  { x: 6.178213674995676, y: -125.21511056145877 },
  { x: 7.44846110826172, y: -125.4437746017102 },
  { x: 8.721057677820324, y: -125.66190446475035 },
  { x: 9.99504304493554, y: -125.86916772563214 },
  { x: 11.270712698449193, y: -126.06549051214512 },
  { x: 12.548037089477107, y: -126.2509245348366 },
  { x: 13.827075315787642, y: -126.42539592149612 },
  { x: 15.107369369675963, y: -126.58871999159753 },
  { x: 16.38900789779462, y: -126.74076377516201 },
  { x: 17.671784057954326, y: -126.88154943385274 },
  { x: 18.95667296333313, y: -127.01110651655384 },
  { x: 20.24209374862723, y: -127.12918385774977 },
  { x: 21.528401000446827, y: -127.23575190855637 },
  { x: 22.815579944349825, y: -127.33061860122642 },
  { x: 24.10382264808342, y: -127.41385780797042 },
  { x: 25.392937043900414, y: -127.48537349491473 },
  { x: 26.68268674072735, y: -127.54507701540683 },
  { x: 27.97231824201755, y: -127.5928723355731 },
  { x: 29.2627475631807, y: -127.62873729375042 },
  { x: 30.55367921537496, y: -127.65258324328623 },
  { x: 31.844344927611573, y: -127.66433631197009 },
  { x: 33.13518793315328, y: -127.66394478925467 },
  { x: 34.42623778088428, y: -127.65133480292948 },
  { x: 35.717110335310174, y: -127.62643248078412 },
  { x: 37.007480558704955, y: -127.58920827393439 },
  { x: 38.29737799995281, y: -127.53961785905398 },
  { x: 39.586595816864445, y: -127.47763168725874 },
  { x: 40.87510446055568, y: -127.40319066078028 },
  { x: 42.16308122433163, y: -127.31623568185027 },
  { x: 43.450112423813714, y: -127.21675197602659 },
  { x: 44.73602076569684, y: -127.10470260720402 },
  { x: 46.0206289566759, y: -126.98007280094045 },
  { x: 47.30435068112947, y: -126.84278129780441 },
  { x: 48.58594488592185, y: -126.69291674444842 },
  { x: 49.866534428652, y: -126.53028707312532 },
  { x: 51.145144196141885, y: -126.35503264103494 },
  { x: 52.42236516607515, y: -126.16702047819848 },
  { x: 53.697015383084484, y: -125.9664204907 },
  { x: 54.97033590030558, y: -125.75298890024497 },
  { x: 56.24108566460274, y: -125.52693993624374 },
  { x: 57.50982610477544, y: -125.28813324149642 },
  { x: 58.77637992751859, y: -125.03659097766615 },
  { x: 60.03980156853832, y: -124.77250521250014 },
  { x: 61.30029787002392, y: -124.49582423545104 },
  { x: 62.55798702751211, y: -124.20651849763468 },
  { x: 63.81307588319219, y: -123.90453628850373 },
  { x: 65.06476661719121, y: -123.5900844502475 },
  { x: 66.31344336500354, y: -123.26305217455028 },
  { x: 67.55851514894553, y: -122.92359459305406 },
  { x: 68.80080933777428, y: -122.57148270190638 },
  { x: 70.03911442723833, y: -122.20709324938059 },
  { x: 71.27343041733764, y: -121.83047055880297 },
  { x: 72.50408234579824, y: -121.44151859629991 },
  { x: 73.7307747237783, y: -121.04037771907133 },
  { x: 74.953862137888, y: -120.62694450602253 },
  { x: 76.17245812160186, y: -120.20154399487953 },
  { x: 77.38644447938316, y: -119.76427221951596 },
  { x: 78.5962939933788, y: -119.31499620995298 },
  { x: 79.80233170131481, y: -118.85362731953802 },
  { x: 81.00343474559224, y: -118.38169470302759 },
  { x: 82.20060778827332, y: -117.89931655595842 },
  { x: 83.39320075390599, y: -117.4063968444569 },
  { x: 84.58195236459487, y: -116.90272872633375 },
  { x: 85.76579886050932, y: -116.38861507765185 },
  { x: 86.94512437714376, y: -115.86374563512727 },
  { x: 88.1193379368145, y: -115.32825336873884 },
  { x: 89.28882367501593, y: -114.78170981966592 },
  { x: 90.4533452006746, y: -114.22422579622418 },
  { x: 91.61231153610684, y: -113.65597120449766 },
  { x: 92.76569313242845, y: -113.07676875118129 },
  { x: 93.91360818517619, y: -112.4865150151804 },
  { x: 95.05602714546585, y: -111.88503270318992 },
  { x: 96.19221129119285, y: -111.27261730405166 },
  { x: 97.32219017124139, y: -110.64910629890264 },
  { x: 98.4459046878431, y: -110.01441104109027 },
  { x: 99.56370942760817, y: -109.36822126733065 },
  { x: 100.67433378851675, y: -108.7111353425285 },
  { x: 101.77854604155756, y: -108.04262877398952 },
  { x: 102.87599160012043, y: -107.36273849781901 },
  { x: 103.96613858429008, y: -106.67167874342724 },
  { x: 105.04931203179247, y: -105.96919095807765 },
  { x: 106.12471412275471, y: -105.25563711560146 },
  { x: 107.19249260159768, y: -104.53085469713564 },
  { x: 108.25261791943721, y: -103.79462208604888 },
  { x: 109.30523782069422, y: -103.04677676347809 },
  { x: 110.34943628995903, y: -102.28793925599119 },
  { x: 111.38533152276837, y: -101.51791010861993 },
  { x: 112.4128053235855, y: -100.73669670858531 },
  { x: 113.4318872412946, y: -99.94416608590855 },
  { x: 114.44210449374877, y: -99.14037733835801 },
  { x: 115.44298429880104, y: -98.32587712029107 },
  { x: 116.43505853636674, y: -97.50014832623451 },
  { x: 117.41776577764637, y: -96.6635529300196 },
  { x: 118.39137196259759, y: -95.81559598783628 },
  { x: 119.35493152692652, y: -94.95719351509418 },
  { x: 120.30891725278013, y: -94.08789489130955 },
  { x: 121.25315184685326, y: -93.2077370525876 },
  { x: 122.18763530914596, y: -92.31648360785488 },
  { x: 123.1115107220169, y: -91.41511705751046 },
  { x: 124.0251326720763, y: -90.50326804050206 },
  { x: 124.92811702382974, y: -89.58098088015598 },
  { x: 125.82040467950887, y: -88.64849196754564 },
  { x: 126.70226157907136, y: -87.70557968603968 },
  { x: 127.57280125599169, y: -86.75284978776388 },
  { x: 128.4324669435326, y: -85.78999200943429 },
  { x: 129.28087450619972, y: -84.81750129486099 },
  { x: 130.11802394399308, y: -83.83505260631796 },
  { x: 130.94391525691262, y: -82.84279368822611 },
  { x: 131.75831205388494, y: -81.84114561218507 },
  { x: 132.5606824549947, y: -80.83039647981562 },
  { x: 133.35158788904138, y: -79.81011044507603 },
  { x: 134.13043737834133, y: -78.78106316617615 },
  { x: 134.89734911843126, y: -77.74284834595844 },
  { x: 135.65208671823777, y: -76.69599047711715 },
  { x: 136.39476837329752, y: -75.64049694687333 },
  { x: 137.1254827302631, y: -74.57573984143808 },
  { x: 137.8435206159141, y: -73.50321876668372 },
  { x: 138.54917751909232, y: -72.42256436155792 },
  { x: 139.24218749984018, y: -71.33365104330294 },
  { x: 139.9229642425362, y: -70.23641232692934 },
  { x: 140.59073947619163, y: -69.13202278058343 },
  { x: 141.24574959187993, y: -68.0197436821606 },
  { x: 141.88787639406434, y: -66.90032852820754 },
  { x: 142.51729717605002, y: -65.7733340854615 },
  { x: 143.13350960680583, y: -64.63932178272195 },
  { x: 143.73680917517356, y: -63.49835071775727 },
  { x: 144.32692994119563, y: -62.35073115385137 },
  { x: 144.90390145375616, y: -61.19610850439407 },
  { x: 145.46787145727612, y: -60.03466006269045 },
  { x: 146.0182489740718, y: -58.867582558549934 },
  { x: 146.55521129744835, y: -57.69410772098377 },
  { x: 147.0788175251741, y: -56.51457536216005 },
  { x: 147.58924495055413, y: -55.32846837660558 },
  { x: 148.08569575371556, y: -54.13716078743487 },
  { x: 148.56852452126853, y: -52.940327556921915 },
  { x: 149.03776080209724, y: -51.737835715087876 },
  { x: 149.49313865624404, y: -50.52962616416439 },
  { x: 149.93448079040385, y: -49.31673311509788 },
  { x: 150.3617576556925, y: -48.09871333462558 },
  { x: 150.7747624099206, y: -46.87592140935771 },
  { x: 151.17361324862503, y: -45.64826869264171 },
  { x: 151.5579555851955, y: -44.41560744005665 },
  { x: 151.92755302855858, y: -43.1788979903385 },
  { x: 152.28225783429332, y: -41.937889177971705 },
  { x: 152.62183361132628, y: -40.692551454072074 },
  { x: 152.946043968584, y: -39.44301778861843 },
  { x: 153.25447522168793, y: -38.18970186598934 },
  { x: 153.54659549072272, y: -36.932736656163634 },
  { x: 153.82219793349915, y: -35.67150163257345 },
  { x: 154.08054382791258, y: -34.40610021631345 },
  { x: 154.32053986524826, y: -33.13731545281447 },
  { x: 154.54106318790727, y: -31.86551670312881 },
  { x: 154.74031131395438, y: -30.59024595955163 },
  { x: 154.91559529492892, y: -29.31153277096711 },
  { x: 155.06056212073153, y: -28.028579317502302 },
  { x: 154.32358340031914, y: -27.629506862166522 },
  { x: 153.0439985196512, y: -27.797167231021824 },
  { x: 151.76432499233073, y: -27.964812825435025 },
  { x: 150.48417868286333, y: -28.13254706650078 },
  { x: 149.2045938021954, y: -28.30019266091399 },
  { x: 147.92468388380146, y: -28.46788257865347 },
  { x: 146.645010356481, y: -28.635542947508767 },
  { x: 145.36477540036105, y: -28.803277188574523 },
  { x: 144.08471773754619, y: -28.970981880756096 },
  { x: 142.80510330799407, y: -29.138642249611394 },
  { x: 142.39936757927498, y: -30.124836259224637 },
  { x: 142.26796369131245, y: -31.40863185588866 },
  { x: 142.0984417427536, y: -32.68852699984051 },
  { x: 141.89718429258204, y: -33.963280637944486 },
  { x: 141.66758946247882, y: -35.23354284565262 },
  { x: 141.41193251652604, y: -36.49857490086034 },
  { x: 141.13136586120686, y: -37.75887913459875 },
  { x: 140.82769197845644, y: -39.01327359150052 },
  { x: 140.50132455265336, y: -40.262157181502126 },
  { x: 140.15335689251236, y: -41.50499802468829 },
  { x: 139.7842913290646, y: -42.74219503099546 },
  { x: 139.39483703553043, y: -43.97252192173004 },
  { x: 138.98528950075172, y: -45.19649580236524 },
  { x: 138.5562397024121, y: -46.413717762964595 },
  { x: 138.10801267823763, y: -47.62406960799135 },
  { x: 137.64081527041756, y: -48.827876375171535 },
  { x: 137.15538620105647, y: -50.023778815832735 },
  { x: 136.6518732145753, y: -51.21216106546931 },
  { x: 136.13051270204744, y: -52.39290492854453 },
  { x: 135.5914524078939, y: -53.56623202168979 },
  { x: 135.03537195645086, y: -54.731019487306106 },
  { x: 134.4623008966025, y: -55.88763668644577 },
  { x: 133.8726233638432, y: -57.03549264142514 },
  { x: 133.2663984559413, y: -58.17519310436993 },
  { x: 132.6440398572754, y: -59.306043676501886 },
  { x: 132.00578395891898, y: -60.42805913226306 },
  { x: 131.35201489636637, y: -61.54082578727491 },
  { x: 130.68264402296504, y: -62.64453570928461 },
  { x: 129.99784863202012, y: -63.73938096603937 },
  { x: 129.29904706997237, y: -64.82349997783564 },
  { x: 128.58558926136976, y: -65.89801560227238 },
  { x: 127.85712061960213, y: -66.96363701256998 },
  { x: 127.11423212235309, y: -68.01986187769732 },
  { x: 126.35781023614817, y: -69.06567076115012 },
  { x: 125.58803225429243, y: -70.10087159518115 },
  { x: 124.80433674798644, y: -71.12682362846284 },
  { x: 124.00775792817659, y: -72.14199770623874 },
  { x: 123.1982366970945, y: -73.14697741897143 },
  { x: 122.37571395697182, y: -74.14202131939753 },
  { x: 121.54066248995551, y: -75.12659014038071 },
  { x: 120.69405740922355, y: -76.1001446147846 },
  { x: 119.83504179713465, y: -77.06344562637693 },
  { x: 118.96405888695158, y: -78.01660398347342 },
  { x: 118.08187694966308, y: -78.95866673455909 },
  { x: 117.18837778973244, y: -79.8902617934229 },
  { x: 116.28332501608617, y: -80.8117141977908 },
  { x: 115.36763464413396, y: -81.72223351501096 },
  { x: 114.44198629821203, y: -82.62159812845196 },
  { x: 113.50567080509998, y: -83.5103842413554 },
  { x: 112.55907230029217, y: -84.38870266203693 },
  { x: 111.60298860366159, y: -85.25604367224443 },
  { x: 110.63750836186074, y: -86.11234817420953 },
  { x: 109.66257247712127, y: -86.95794859287925 },
  { x: 108.67841734051667, y: -87.7929852854535 },
  { x: 107.68516114758366, y: -88.61750257525854 },
  { x: 106.68321758270078, y: -89.43126407122091 },
  { x: 105.67291168359407, y: -90.23418851390909 },
  { x: 104.6540957058426, y: -91.02671913658584 },
  { x: 103.6274492737826, y: -91.80850873986203 },
  { x: 102.59238140973038, y: -92.58018523752652 },
  { x: 101.55016271570585, y: -93.3410025202537 },
  { x: 100.49987717629931, y: -94.09178056957964 },
  { x: 99.44190892700514, y: -94.83246767495703 },
  { x: 98.37782405868508, y: -95.56210349764991 },
  { x: 97.30614512712992, y: -96.28195125245712 },
  { x: 96.22778814774938, y: -96.99155293167381 },
  { x: 95.14290086496435, y: -97.69098240751046 },
  { x: 94.05133553435392, y: -98.38054255602992 },
  { x: 92.95442185570634, y: -99.05955375289601 },
  { x: 91.85071193369664, y: -99.7291314684866 },
  { x: 90.74094449042938, y: -100.3889802139599 },
  { x: 89.62535591697805, y: -101.0390408915475 },
  { x: 88.50480313098393, y: -101.67898846352342 },
  { x: 87.37916793691032, y: -102.3091849037189 },
  { x: 86.2479184548419, y: -102.93008821983878 },
  { x: 85.1113501736205, y: -103.54161715245154 },
  { x: 83.9695221910145, y: -104.1438381865466 },
  { x: 82.82293683805501, y: -104.73678087100815 },
  { x: 81.67159411474205, y: -105.32056340137291 },
  { x: 80.51419387017152, y: -105.89193540038076 },
  { x: 79.34893362240828, y: -106.44764649077152 },
  { x: 78.17643389802016, y: -106.98738640926125 },
  { x: 76.99666514812297, y: -107.51085966700819 },
  { x: 75.8100410570953, y: -108.01815491066482 },
  { x: 74.61623658721112, y: -108.50939772298894 },
  { x: 73.41625640053265, y: -108.98393802852854 },
  { x: 72.20915493276603, y: -109.44235203052517 },
  { x: 70.99649827477299, y: -109.88409307462145 },
  { x: 69.77763635110146, y: -110.30922764580679 },
  { x: 68.55242141733058, y: -110.7179699734915 },
  { x: 67.322419564322, y: -111.1099137605181 },
  { x: 66.08748304765486, y: -111.48498513467611 },
  { x: 64.84681404745615, y: -111.84358300590198 },
  { x: 63.601653616861626, y: -112.18550053200647 },
  { x: 62.352858673512564, y: -112.51036835193727 },
  { x: 61.09904041985236, y: -112.81882915392536 },
  { x: 59.841528555669264, y: -113.1106465468973 },
  { x: 58.580086689889804, y: -113.38576143308468 },
  { x: 57.3155717401553, y: -113.64438065467682 },
  { x: 56.04748137543462, y: -113.88648205001057 },
  { x: 54.77619973122217, y: -114.11224291239101 },
  { x: 53.50264282292761, y: -114.32158936960771 },
  { x: 52.2254809507627, y: -114.51483168494458 },
  { x: 50.94684163438864, y: -114.69184427564386 },
  { x: 49.66625209165849, y: -114.85274533724225 },
  { x: 48.38350548038296, y: -114.99780080969742 },
  { x: 47.098690447214615, y: -115.1270624035567 },
  { x: 45.812486616489664, y: -115.24062615269366 },
  { x: 44.52601684580706, y: -115.33863241430818 },
  { x: 43.23777414207347, y: -115.42116983505281 },
  { x: 41.94823128743582, y: -115.48856345265358 },
  { x: 40.65833384618796, y: -115.5407689437842 },
  { x: 39.367609036182984, y: -115.5779709889708 },
  { x: 38.07700242171474, y: -115.60042814095002 },
  { x: 36.78633670947813, y: -115.60822165915332 },
  { x: 35.494814079600204, y: -115.6014254157912 },
  { x: 34.20400062294267, y: -115.58034967414756 },
  { x: 32.91371904620044, y: -115.5451421786433 },
  { x: 31.623880702720953, y: -115.49597283536252 },
  { x: 30.334308299199115, y: -115.43284903152622 },
  { x: 29.046154242118075, y: -115.35611057930254 },
  { x: 27.75909349375181, y: -115.26591999755446 },
  { x: 26.47238733199574, y: -115.16238070737664 },
  { x: 25.186804027838633, y: -115.04568477651625 },
  { x: 23.902520874585583, y: -114.91601688549946 },
  { x: 22.619626518889145, y: -114.77353216596823 },
  { x: 21.338061862980947, y: -114.61839313678556 },
  { x: 20.058875892249493, y: -114.45088789957221 },
  { x: 18.780591162485628, y: -114.27096474378091 },
  { x: 17.504286207962036, y: -114.07894131991658 },
  { x: 16.229857607584073, y: -113.87495059795809 },
  { x: 14.957394008004293, y: -113.65916248398945 },
  { x: 13.686378303749485, y: -113.43163607577904 },
  { x: 12.417977675744892, y: -113.19265947494767 },
  { x: 11.151896635148674, y: -112.94232132814787 },
  { x: 9.888312475265936, y: -112.6808728008952 },
  { x: 8.626028466287254, y: -112.40821047209502 },
  { x: 7.366817541263624, y: -112.12485144722052 },
  { x: 6.110398985795304, y: -111.83071446684022 },
  { x: 4.856255694409087, y: -111.52594727537502 },
  { x: 3.6046831559468058, y: -111.21080842556152 },
  { x: 2.355238137145713, y: -110.8851649474209 },
  { x: 1.1091025933731347, y: -110.5494526869949 },
  { x: -0.13438832526504993, y: -110.20377506537811 },
  { x: -1.375190295442566, y: -109.84802127425485 },
  { x: -2.613406738254055, y: -109.48244986636173 },
  { x: -3.848683067089319, y: -109.10724552222491 },
  { x: -5.080605597569793, y: -108.72251905016005 },
  { x: -6.309691435168683, y: -108.32843296903017 },
  { x: -7.536044000980631, y: -107.92475088776182 },
  { x: -8.758850700690598, y: -107.51218936679642 },
  { x: -9.97862863977179, y: -107.09027562398705 },
  { x: -11.195067554940284, y: -106.65959324979633 },
  { x: -12.408137897311896, y: -106.2198763042666 },
  { x: -13.619139817790687, y: -105.77102875352428 },
  { x: -14.826462902188673, y: -105.31347905639 },
  { x: -16.030491286000235, y: -104.8472936978532 },
  { x: -17.23050102156289, y: -104.37279032841884 },
  { x: -18.427733162012323, y: -103.88945184261371 },
  { x: -19.6215524063386, y: -103.39778057146891 },
  { x: -20.811766686794535, y: -102.8975548983531 },
  { x: -21.998435101148484, y: -102.38912202265543 },
  { x: -23.181365581653267, y: -101.87243023382852 },
  { x: -24.3599966995094, y: -101.34774547183011 },
  { x: -25.535466086757925, y: -100.81472792449202 },
  { x: -26.706990697968006, y: -100.27342191514056 },
  { x: -27.874777375328915, y: -99.72400473708082 },
  { x: -29.039165931008753, y: -99.16617351424992 },
  { x: -30.19900395852439, y: -98.60035670546851 },
  { x: -31.35505972886458, y: -98.02634746854734 },
  { x: -32.50712639984004, y: -97.44377644243409 },
  { x: -33.65517442256659, y: -96.85293172874954 },
  { x: -34.79825823275037, y: -96.2538133274937 },
  { x: -35.93698358251713, y: -95.6462143964773 },
  { x: -37.07092201304622, y: -95.02976557464804 },
  { x: -38.2003099154111, y: -94.40431173036397 },
  { x: -39.32436424418091, y: -93.76961647255159 },
  { x: -40.442907706050576, y: -93.12516269573773 },
  { x: -41.55517203003131, y: -92.47059581331219 },
  { x: -42.66121631389148, y: -91.80446054272893 },
  { x: -43.75891303796992, y: -91.1253754736524 },
  { x: -44.84495272723809, y: -90.42826558522414 },
  { x: -44.20037336766645, y: -89.32283444071076 },
  { x: -43.63173464044556, y: -88.16442214685696 },
  { x: -43.09577697913125, y: -86.98995742167067 },
  { x: -42.623925622052326, y: -85.78901689625624 },
  { x: -42.222858617034184, y: -84.5621029016448 },
  { x: -41.86475568961836, y: -83.32207658967711 },
  { x: -41.53679262406938, y: -82.07310435302294 },
  { x: -41.23205498148837, y: -80.81821495231111 },
  { x: -40.94704121909961, y: -79.56006778711807 },
  { x: -40.67977156166285, y: -78.2975769359501 },
  { x: -40.63643812300824, y: -78.21666470383555 },
  { x: -40.877483145732434, y: -79.48482155354563 },
  { x: -41.16367886348851, y: -80.74305736539121 },
  { x: -41.48989854487069, y: -81.99182275985609 },
  { x: -41.85466474566981, y: -83.23014262376223 },
  { x: -42.257859270349144, y: -84.45650257679522 },
  { x: -42.69960031444542, y: -85.66887113316749 },
  { x: -43.18109938221015, y: -86.86641353690084 },
  { x: -43.70368617343157, y: -88.04651471174508 },
  { x: -44.269015425623955, y: -89.20743866075445 },
  { x: -44.87813612417579, y: -90.3451297995748 },
  { x: -45.53310191653781, y: -91.45695827751383 },
  { x: -46.23596645016074, y: -92.53959984510094 },
  { x: -46.98802987594865, y: -93.58845965084564 },
  { x: -47.79139016467854, y: -94.59974066313039 },
  { x: -48.64595866969787, y: -95.56651366861425 },
  { x: -49.552946895258124, y: -96.48455317685901 },
  { x: -50.518190745985514, y: -97.340842904382 },
  { x: -51.54300514722615, y: -98.12535100500304 },
  { x: -52.62043133675493, y: -98.83566924466119 },
  { x: -53.74373216897808, y: -99.47102196514662 },
  { x: -54.90606707720719, y: -100.03234734353218 },
  { x: -56.10112737466916, y: -100.5212188579006 },
  { x: -57.32214636688605, y: -100.93974186624996 },
  { x: -58.56410074354671, y: -101.2907161253566 },
  { x: -59.822366104276476, y: -101.57727381694392 },
  { x: -61.09290902638435, y: -101.80229595721978 },
  { x: -62.37335082469359, y: -101.96862662628685 },
  { x: -63.65909664771371, y: -102.07795011054351 },
  { x: -64.94872814900391, y: -102.13213537691439 },
  { x: -66.23999961336628, y: -102.13102729375753 },
  { x: -67.52939472358301, y: -102.07202555926479 },
  { x: -68.67057263073697, y: -101.79849892560225 },
  { x: -68.88967760695517, y: -100.52660414204298 },
  { x: -69.28037295362502, y: -99.29920259084254 },
  { x: -69.79034237130024, y: -98.11397468459252 },
  { x: -70.32774792793953, y: -96.93982022269014 },
  { x: -70.12198427293002, y: -97.32801868864651 },
  { x: -69.624307191075, y: -98.51868358958623 },
  { x: -69.20780089407116, y: -99.73979861567672 },
  { x: -68.87315978069678, y: -100.98616316330171 },
  { x: -68.62564355233647, y: -102.2523697866557 },
  { x: -68.47263943003603, y: -103.53360201761684 },
  { x: -68.42271659020855, y: -104.82297496617045 },
  { x: -68.48469537478275, y: -106.11237007638718 },
  { x: -68.66616984699368, y: -107.38979788850975 },
  { x: -68.97256222708896, y: -108.64298084116001 },
  { x: -69.4055863503512, y: -109.85847419203465 },
  { x: -69.96202138840444, y: -111.02235302946231 },
  { x: -70.6344653457608, y: -112.12358084520065 },
  { x: -71.41160099977813, y: -113.15341116953138 },
  { x: -72.28017567590028, y: -114.1075150909217 },
  { x: -73.22675940626598, y: -114.9848731728673 },
  { x: -74.23846887737139, y: -115.78731744618752 },
  { x: -75.30258329457565, y: -116.51747037435359 },
  { x: -76.40988340601362, y: -117.1803700421188 },
  { x: -77.55230236630327, y: -117.78127615086771 },
  { x: -78.72330987204016, y: -118.32501994316428 },
  { x: -79.92008400478474, y: -118.80730205635987 },
  { x: -81.1428907044947, y: -119.21889585136826 },
  { x: -82.3904150458239, y: -119.5487869816102 },
  { x: -83.65902251601779, y: -119.78460185183398 },
  { x: -84.94311360152363, y: -119.91299175360984 },
  { x: -86.2331735616345, y: -119.92075572292897 },
  { x: -87.51704303050899, y: -119.79677599211743 },
  { x: -88.77979982163458, y: -119.5333329151824 },
  { x: -90.00522159759477, y: -119.12836545745209 },
  { x: -91.17585974227934, y: -118.58664576372205 },
  { x: -92.2793037243314, y: -117.9184272968039 },
  { x: -93.3063195174437, y: -117.13759064504262 },
  { x: -94.25213497682064, y: -116.2592279010348 },
  { x: -95.1141941239804, y: -115.29925113891306 },
  { x: -95.89289586885944, y: -114.27028511944468 },
  { x: -96.587796978195, y: -113.18290834316723 },
  { x: -97.19521861590631, y: -112.04461883944218 },
  { x: -97.42921622975281, y: -111.58501549485717 },
  { x: -96.89813413432873, y: -112.76058830320034 },
  { x: -96.2479404867623, y: -113.87503185738959 },
  { x: -95.49606912872159, y: -114.9235075276399 },
  { x: -94.65070510112533, y: -115.89893096896839 },
  { x: -93.72016641487107, y: -116.79284381327759 },
  { x: -92.71228352426738, y: -117.59847197886853 },
  { x: -91.63621658341101, y: -118.3104892793672 },
  { x: -90.49697412817106, y: -118.91699490166883 },
  { x: -89.30178086073026, y: -119.40240180936678 },
  { x: -88.06102321387901, y: -119.75538539259787 },
  { x: -86.78851529097297, y: -119.96690369280203 },
  { x: -85.49999187283963, y: -120.02939219562839 },
  { x: -84.21330048552565, y: -119.93230194942355 },
  { x: -83.40606929296776, y: -120.212587890343 },
  { x: -83.52190091896578, y: -121.49779444622676 },
  { x: -83.70525174532234, y: -122.77527396889663 },
  { x: -83.94520345933176, y: -124.0438962135326 },
  { x: -84.23680662289335, y: -125.30104610388446 },
  { x: -84.57763822750412, y: -126.54605140283702 },
  { x: -84.96608785897605, y: -127.77721304954979 },
  { x: -85.40076671975255, y: -128.992477396572 },
  { x: -85.88086221551858, y: -130.19053690577857 },
  { x: -86.4057242708221, y: -131.37009881348646 },
  { x: -86.97431867471673, y: -132.5288878556136 },
  { x: -87.58583283288739, y: -133.66553000904545 },
  { x: -88.23983828651346, y: -134.77914250086704 },
  { x: -88.93448823033347, y: -135.86681476598633 },
  { x: -89.6691621377796, y: -136.9278967289513 },
  { x: -90.44272237681075, y: -137.9610956260789 },
  { x: -91.25409041315429, y: -138.96522950200185 },
  { x: -92.10134556933828, y: -139.93876550835316 },
  { x: -92.98323201778493, y: -140.88109050578595 },
  { x: -93.89815411874837, y: -141.79139189998526 },
  { x: -94.84492991686128, y: -142.6691932151936 },
  { x: -95.82100343364179, y: -143.51362275932757 },
  { x: -96.8251779392805, y: -144.32440720520847 },
  { x: -97.8555179818634, y: -145.10162781226782 },
  { x: -98.91047963219191, y: -145.84512944886367 },
  { x: -99.98868886715154, y: -146.55529625049036 },
  { x: -101.08789258432333, y: -147.23204326410593 },
  { x: -102.20654685450866, y: -147.87577309325727 },
  { x: -103.34325549292993, y: -148.4870508603545 },
  { x: -104.49712464584057, y: -149.06673717664935 },
  { x: -105.66574607917964, y: -149.61474339548937 },
  { x: -106.84821116475854, y: -150.13222931057868 },
  { x: -108.04746740377452, y: -150.6095176623473 },
  { x: -109.26598951527792, y: -151.03610382246814 },
  { x: -110.5015908818392, y: -151.40882236672306 },
  { x: -111.75270541259665, y: -151.725730455977 },
  { x: -113.01694703515246, y: -151.9843792264533 },
  { x: -114.29213651929814, y: -152.18315826396403 },
  { x: -115.57585824375171, y: -152.3207637239945 },
  { x: -116.86416743247472, y: -152.39621679975622 },
  { x: -118.15475188527982, y: -152.40926632573363 },
  { x: -119.44444987155944, y: -152.36012653133702 },
  { x: -120.73087531891576, y: -152.24935515175537 },
  { x: -122.01005390242618, y: -152.07835945259788 },
  { x: -123.28000584685039, y: -151.84883110748407 },
  { x: -124.53831553090643, y: -151.56259845362277 },
  { x: -125.78356460815351, y: -151.22195152953816 },
  { x: -127.0131010662362, y: -150.82928010123857 },
  { x: -128.2255878181452, y: -150.38735068300562 },
  { x: -129.42010146124977, y: -149.89866015555282 },
  { x: -130.59551175072994, y: -149.36587530567766 },
  { x: -131.7516266188385, y: -148.79117905719923 },
  { x: -132.88724194854498, y: -148.17761863879886 },
  { x: -134.00200315323917, y: -147.52737697429563 },
  { x: -135.09596933068948, y: -146.8425631152981 },
  { x: -136.1693325486431, y: -146.12511990094129 },
  { x: -137.2212432766797, y: -145.3774961950019 },
  { x: -138.25225555637778, y: -144.60098845477344 },
  { x: -139.26239893662145, y: -143.79748042162265 },
  { x: -140.2518507107159, y: -142.96805432343268 },
  { x: -141.22020458150357, y: -142.11464930572808 },
  { x: -142.16759351896326, y: -141.23800778422392 },
  { x: -143.09391410200035, y: -140.339223067635 },
  { x: -143.99893732676244, y: -139.41910036305535 },
  { x: -144.8825967082601, y: -138.47773570435848 },
  { x: -145.7432448962001, y: -137.5161226727751 },
  { x: -146.57972948409935, y: -136.53326768707456 },
  { x: -147.3888148691397, y: -135.52764528611087 },
  { x: -147.71318035803938, y: -134.6398859969328 },
  { x: -146.48861549972054, y: -134.23171248526862 },
  { x: -145.2709133697532, y: -133.8041475183592 },
  { x: -144.05961596043258, y: -133.35870178290847 },
  { x: -142.8551812794635, y: -132.89495420731677 },
  { x: -141.65814120676126, y: -132.41129807100668 },
  { x: -140.47042380701882, y: -131.90590873037988 },
  { x: -139.29387588549758, y: -131.37546932318676 },
  { x: -138.13120116510038, y: -130.81587255452592 },
  { x: -136.9857312825188, y: -130.21967210558316 },
  { x: -135.86537795149292, y: -129.57896364983952 },
  { x: -134.76655836981553, y: -128.9013929610774 },
  { x: -133.686265938521, y: -128.19507859522608 },
  { x: -132.62130199089646, y: -127.4645119826814 },
  { x: -131.57102383871097, y: -126.71435445992331 },
  { x: -130.53376197000816, y: -125.94670399772878 },
  { x: -129.50840830163116, y: -125.16300849142279 },
  { x: -128.4946747319592, y: -124.36377027203645 },
  { x: -127.49431203238015, y: -123.54752666980269 },
  { x: -128.23529462659937, y: -124.20313515039571 },
  { x: -129.23487428074756, y: -125.01970379035546 },
  { x: -130.2569775718644, y: -125.80782424206788 },
  { x: -131.2990780703522, y: -126.57021500287783 },
  { x: -132.35847205330822, y: -127.3075113737952 },
  { x: -133.43450944528038, y: -128.02037820471415 },
  { x: -134.52622990753278, y: -128.70872684898208 },
  { x: -135.63358172951806, y: -129.37265334047265 },
  { x: -136.75516872645858, y: -130.01121950211302 },
  { x: -137.89107215778586, y: -130.62419633005075 },
  { x: -139.0406345608268, y: -131.2109115871707 },
  { x: -140.20358999562376, y: -131.7707299724629 },
  { x: -141.379982785503, y: -132.30310483157 },
  { x: -142.5684167456869, y: -132.80654394584073 },
  { x: -143.76884755284917, y: -133.28057453312817 },
  { x: -144.98093539482167, y: -133.72423256108584 },
  { x: -146.20453252718355, y: -134.13669804817764 },
  { x: -147.43810240795725, y: -134.51658958406802 },
  { x: -148.68141603329033, y: -134.86319799553658 },
  { x: -149.93378639162555, y: -135.17548907163692 },
  { x: -151.19474808803704, y: -135.45242121420156 },
  { x: -152.46284583997877, y: -135.69302300366303 },
  { x: -153.73737786145136, y: -135.89643382876943 },
  { x: -155.01742813704516, y: -136.06180415910055 },
  { x: -156.30184426027702, y: -136.18829554506763 },
  { x: -157.59010173845272, y: -136.27519142622927 },
  { x: -158.87991053304805, y: -136.32188974407026 },
  { x: -160.17074615136866, y: -136.32834248165375 },
  { x: -161.46099817922672, y: -136.29764857820848 },
  { x: -162.75044499999078, y: -136.23042117308125 },
  { x: -164.03677441347352, y: -136.12633153493553 },
  { x: -165.3197906583172, y: -135.98500291549794 },
  { x: -166.59791286921808, y: -135.806269102295 },
  { x: -167.87084186372374, y: -135.58984938092698 },
  { x: -169.13632823302578, y: -135.33589149581474 },
  { x: -170.39354460836705, y: -135.04439175334778 },
  { x: -171.6415343446221, y: -134.71543880017865 },
  { x: -172.8791524225289, y: -134.34922470405454 },
  { x: -174.10564534554072, y: -133.94587135412274 },
  { x: -175.31901117675417, y: -133.50599188972998 },
  { x: -176.51865155126453, y: -133.02978576584457 },
  { x: -177.70328109260984, y: -132.51771837739236 },
  { x: -178.872397469759, y: -131.96991900074164 },
  { x: -180.02384730777712, y: -131.38728887686003 },
  { x: -181.1572538583909, y: -130.7698132313054 },
  { x: -182.27115445183327, y: -130.11791313567738 },
  { x: -183.3647364937892, y: -129.43147778166028 },
  { x: -184.43566931601873, y: -128.71097995140104 },
  { x: -185.48236466599704, y: -127.9557326333424 },
  { x: -186.50249187548414, y: -127.16502665426395 },
  { x: -187.49208770038896, y: -126.3365202650942 },
  { x: -188.44381663021306, y: -125.46408945958613 },
  { x: -189.3801912210935, y: -124.57652223815526 },
  { x: -190.3061793791835, y: -123.67748266244027 },
  { x: -191.20574714120326, y: -122.75204115870763 },
  { x: -192.08214303760766, y: -121.80386917581707 },
  { x: -192.9356607104332, y: -120.83558179001884 },
  { x: -193.76687636292152, y: -119.84810979116465 },
  { x: -194.57573828452527, y: -118.84213280359079 },
  { x: -195.3622206199708, y: -117.81770253784453 },
  { x: -196.12484407824365, y: -116.77643679533489 },
  { x: -196.86338150229673, y: -115.71809918498843 },
  { x: -197.57726961652523, y: -114.64251241350006 },
  { x: -198.26491093437807, y: -113.550843661795 },
  { x: -198.92643657902877, y: -112.44178539174814 },
  { x: -199.55961745652675, y: -111.31730260415766 },
  { x: -200.1638625891883, y: -110.17661964081377 },
  { x: -200.73769822641495, y: -109.02051954714732 },
  { x: -201.2800587615707, y: -107.84903925926349 },
  { x: -201.78927468269924, y: -106.66306524368785 },
  { x: -202.26411971110696, y: -105.46264182374664 },
  { x: -202.70304068356901, y: -104.2488918570388 },
  { x: -203.10464880252874, y: -103.02211821962725 },
  { x: -203.4674259940613, y: -101.7834880924372 },
  { x: -203.79008318809414, y: -100.53382884422578 },
  { x: -204.07122050623911, y: -99.2739973926343 },
  { x: -204.3094214488607, y: -98.00554505408238 },
  { x: -204.5035964008546, y: -96.72943216730599 },
  { x: -204.65269453002708, y: -95.44743905257712 },
  { x: -204.75558005114235, y: -94.16071811637896 },
  { x: -204.81168045456937, y: -92.87122697228862 },
  { x: -204.82042877109285, y: -91.58033964342066 },
  { x: -204.78147595451838, y: -90.29036094274129 },
  { x: -204.69470011569874, y: -89.00248021283895 },
  { x: -204.56015850559695, y: -87.71875848838538 },
  { x: -204.37822048526542, y: -86.44080618356858 },
  { x: -204.14958414709287, y: -85.17069172028135 },
  { x: -203.87499375359974, y: -83.90956011778583 },
  { x: -203.55543365199034, y: -82.65884449696485 },
  { x: -203.19359463753062, y: -81.41999275314343 },
  { x: -202.794021697969, y: -80.1925321041746 },
  { x: -202.3565301527793, y: -78.97824287033045 },
  { x: -201.88070077716722, y: -77.77827007087302 },
  { x: -201.36650402224856, y: -76.59453438327424 },
  { x: -200.81353913128154, y: -75.42812172902785 },
  { x: -200.22231582251842, y: -74.2808641389532 },
  { x: -199.59281008749073, y: -73.15389185787029 },
  { x: -198.9256535335979, y: -72.0491034015879 },
  { x: -198.2212967813237, y: -70.9673335260842 },
  { x: -197.4805431909569, y: -69.9104733599469 },
  { x: -196.70436787567553, y: -68.87929117416479 },
  { x: -195.89337658760533, y: -67.87499847298935 },
  { x: -195.04928316202893, y: -66.89877721178792 },
  { x: -194.17271735954054, y: -65.95118881935998 },
  { x: -193.26535053890163, y: -65.03329705553614 },
  { x: -192.32832771937444, y: -64.14544173248447 },
  { x: -191.36317251529962, y: -63.288494542288404 },
  { x: -190.37106872884976, y: -62.46263277825303 },
  { x: -189.35382622918104, y: -61.66841786917783 },
  { x: -188.31238688697684, y: -60.905731619526065 },
  { x: -187.24844606946715, y: -60.17504681144468 },
  { x: -186.16335194449286, y: -59.476437317144125 },
  { x: -185.05788386387425, y: -58.80968151999302 },
  { x: -183.93397727952535, y: -58.175222653254124 },
  { x: -182.79224163718243, y: -57.572809551411865 },
  { x: -181.634291044644, y: -57.00288544772901 },
  { x: -180.4606499946043, y: -56.465465116647636 },
  { x: -179.27263341240948, y: -55.96093269366212 },
  { x: -178.07079903324853, y: -55.489731412035226 },
  { x: -176.85630295721506, y: -55.05301367825009 },
  { x: -175.6292042820775, y: -54.652271710957955 },
  { x: -174.39041532963495, y: -54.290637691882246 },
  { x: -173.13890927616208, y: -53.97452372889071 },
  { x: -172.33031514132125, y: -54.4299459063638 },
  { x: -171.9340867660881, y: -55.65790888636373 },
  { x: -171.4472688991704, y: -56.85316125157289 },
  { x: -170.87964222123279, y: -58.012024165910475 },
  { x: -170.2347673728193, y: -59.130065296749024 },
  { x: -169.514982409391, y: -60.20107937841006 },
  { x: -168.72175000071488, y: -61.21948167178296 },
  { x: -167.85603048552693, y: -62.17652570714951 },
  { x: -166.9053320730387, y: -63.048705347142 },
  { x: -165.88767958260195, y: -63.84206333857588 },
  { x: -164.82102026774746, y: -64.56837491179816 },
  { x: -163.7176132218006, y: -65.23709570974745 },
  { x: -162.58516331631225, y: -65.85570160012207 },
  { x: -161.42900412487742, y: -66.42928976544364 },
  { x: -160.25313952130293, y: -66.96133219960369 },
  { x: -159.05951603833435, y: -67.45295176020116 },
  { x: -157.84821862901376, y: -67.8984307381466 },
  { x: -159.04060475245714, y: -67.50058456150443 },
  { x: -160.24028575668325, y: -67.02461113508194 },
  { x: -161.41659359352047, y: -66.49307103195302 },
  { x: -162.56727146693933, y: -65.90859410280996 },
  { x: -163.68953070099502, y: -65.27092918213717 },
  { x: -164.7788133803023, y: -64.57914548008293 },
  { x: -165.83080167415991, y: -63.83120412363857 },
  { x: -166.83883230918448, y: -63.025642443037036 },
  { x: -167.79653750083466, y: -62.16037724194341 },
  { x: -168.69537023436035, y: -61.234551602716365 },
  { x: -169.52682781833792, y: -60.247707517651094 },
  { x: -170.28156911175492, y: -59.200701904388886 },
  { x: -170.949850370052, y: -58.09687378684245 },
  { x: -171.52324277401587, y: -56.940744144291806 },
  { x: -171.99446252369535, y: -55.73944903226718 },
  { x: -172.3588926059369, y: -54.50148375497125 },
  { x: -172.61467513464746, y: -53.2368653841421 },
  { x: -172.76306593740478, y: -51.95487226941325 },
  { x: -172.8080541135737, y: -50.66527031700723 },
  { x: -172.75557529526435, y: -49.375771785695854 },
  { x: -172.61291697603855, y: -48.09327633993588 },
  { x: -172.38801672490993, y: -46.82229018456526 },
  { x: -172.08878625561857, y: -45.566994486695904 },
  { x: -171.7228861163889, y: -44.32954631487318 },
  { x: -171.29714948668834, y: -43.11100942892767 },
  { x: -170.81817315491074, y: -41.91266920532137 },
  { x: -170.29147537517733, y: -40.734171057444065 },
  { x: -169.72279232463018, y: -39.57586957190596 },
  { x: -169.11133357061735, y: -38.43905012516901 },
  { x: -168.45520059733008, y: -37.32764271882959 },
  { x: -167.752066430139, y: -36.245163670105484 },
  { x: -167.00051641621374, y: -35.19628170269765 },
  { x: -166.19836393812483, y: -34.18508933706544 },
  { x: -165.3446966740731, y: -33.216861049035565 },
  { x: -164.43926715215352, y: -32.297048607739804 },
  { x: -163.4820532107029, y: -31.431221977846697 },
  { x: -162.47439563034112, y: -30.624965898466854 },
  { x: -161.4180636505086, y: -29.883392326563968 },
  { x: -160.31620792098138, y: -29.211332504701986 },
  { x: -159.17268087753484, y: -28.612598238940535 },
  { x: -157.9924984432591, y: -28.0905581020765 },
  { x: -156.78038843962347, y: -27.646822508297863 },
  { x: -155.5424157751065, y: -27.282248375245928 },
  { x: -154.28376627888233, y: -26.99652543963678 },
  { x: -153.01000252839847, y: -26.788501294987277 },
  { x: -151.72589666845053, y: -26.65619616605714 },
  { x: -150.4367748854125, y: -26.597127946574986 },
  { x: -149.14619781982842, y: -26.608696334732695 },
  { x: -147.85779998445287, y: -26.688241930953787 },
  { x: -146.57562957641892, y: -26.833415598945688 },
  { x: -145.30210221700852, y: -27.042621698962524 },
  { x: -144.04060125346072, y: -27.315490869951994 },
  { x: -142.79524136789794, y: -27.65446089485921 },
  { x: -141.76198337300195, y: -27.99168753559962 },
  { x: -142.96038269437665, y: -27.513394521768763 },
  { x: -144.19889462602995, y: -27.15139114164077 },
  { x: -145.4607354017459, y: -26.88033922702856 },
  { x: -146.73719548791144, y: -26.690576292804256 },
  { x: -148.0226605965318, y: -26.575690231100097 },
  { x: -149.3127205566427, y: -26.53113051375188 },
  { x: -150.60351185163708, y: -26.552627326995136 },
  { x: -151.89133348377106, y: -26.63650183474906 },
  { x: -153.17376244454158, y: -26.779917344132066 },
  { x: -154.44709773620477, y: -26.990054234000667 },
  { x: -155.70586542796565, y: -27.27379739436954 },
  { x: -156.94457681458724, y: -27.63677588767558 },
  { x: -158.15489172350877, y: -28.084382385282215 },
  { x: -159.3278790044859, y: -28.622748280657454 },
  { x: -160.4507661523305, y: -29.258167486132308 },
  { x: -161.50644436310046, y: -29.999874028014016 },
  { x: -162.45878643227135, y: -30.86920220068283 },
  { x: -162.75455229489225, y: -29.776898147967827 },
  { x: -162.96349245495145, y: -28.503208269694444 },
  { x: -163.14034622039821, y: -27.22470192329921 },
  { x: -163.28794659050365, y: -25.942280349749698 },
  { x: -163.40739795481412, y: -24.657036857760698 },
  { x: -163.4990364318872, y: -23.369296485058218 },
  { x: -163.56271797091244, y: -22.080196863683312 },
  { x: -163.59804735556392, y: -20.789752768078074 },
  { x: -163.60440775288436, y: -19.49908705584146 },
  { x: -163.58099764939024, y: -18.208317922510204 },
  { x: -163.52692319133504, y: -16.918952361177652 },
  { x: -163.4408177428253, y: -15.630827852980794 },
  { x: -163.3218280798302, y: -14.345717330970615 },
  { x: -163.1683142392776, y: -13.063945832873134 },
  { x: -162.97901669997918, y: -11.787241968413069 },
  { x: -162.75243216245212, y: -10.516713820747286 },
  { x: -162.48693543806633, y: -9.253469473032652 },
  { x: -162.18076098099195, y: -7.999606896046176 },
  { x: -161.83254215533537, y: -6.756766052860022 },
  { x: -161.4403619772353, y: -5.527177884230017 },
  { x: -161.00272453442997, y: -4.312822165396437 },
  { x: -160.51825580380486, y: -3.1165799125671385 },
  { x: -159.98538600088767, y: -1.9408741342451423 },
  { x: -159.4031991102688, y: -0.7890734032273293 },
  { x: -158.77073479321226, y: 0.3360890086993575 },
  { x: -158.0876089142237, y: 1.4311558820854873 },
  { x: -157.35357769500854, y: 2.4929802607655525 },
  { x: -156.5760357438337, y: 3.523172558927536 },
  { x: -155.76562804622614, y: 4.5276130045238885 },
  { x: -154.92229550441743, y: 5.504883251113817 },
  { x: -154.046732517186, y: 6.453047846783325 },
  { x: -153.13913115227894, y: 7.370895287280902 },
  { x: -152.20034094011652, y: 8.256549218460918 },
  { x: -151.23068691842482, y: 9.108931106050685 },
  { x: -150.23182382471802, y: 9.926090723694116 },
  { x: -149.20385508009082, y: 10.707082507097347 },
  { x: -148.148841719215, y: 11.450163072093577 },
  { x: -147.0670718437113, y: 12.154770989883318 },
  { x: -145.96062864991464, y: 12.819207199626044 },
  { x: -144.83038382990844, y: 13.44254091146998 },
  { x: -143.67795518510172, y: 14.023752688910813 },
  { x: -142.50478322359845, y: 14.561719674349575 },
  { x: -141.31196125411336, y: 15.055407656839863 },
  { x: -140.10155769853927, y: 15.503206222193688 },
  { x: -138.8743334406439, y: 15.903578828433528 },
  { x: -137.63224609400442, y: 16.253969497077538 },
  { x: -136.37612302737796, y: 16.55081758758165 },
  { x: -135.1072791661106, y: 16.786543811152875 },
  { x: -133.82652710451742, y: 16.94727496666722 },
  { x: -132.54189675187524, y: 17.071129114720968 },
  { x: -131.25334378485772, y: 17.149064296754077 },
  { x: -129.96335769695733, y: 17.19001905023195 },
  { x: -128.67275108248907, y: 17.196977812457085 },
  { x: -127.3819302386105, y: 17.171536223175377 },
  { x: -126.09268287281468, y: 17.114181838975846 },
  { x: -124.80451404129154, y: 17.025313569794967 },
  { x: -123.51956603814438, y: 16.904842768980192 },
  { x: -122.23816390109918, y: 16.752518271015955 },
  { x: -120.96089860783964, y: 16.56807413594462 },
  { x: -119.68841284659672, y: 16.350742092777416 },
  { x: -118.42245000153723, y: 16.100344848209247 },
  { x: -117.16374879476577, y: 15.816188003461807 },
  { x: -115.9127746212082, y: 15.497325994241237 },
  { x: -114.67113050783146, y: 15.143389459495245 },
  { x: -113.44041209438144, y: 14.753816970424355 },
  { x: -112.22191953176223, y: 14.328002774902805 },
  { x: -111.01696035809888, y: 13.86537066968903 },
  { x: -109.826915983727, y: 13.365462647078187 },
  { x: -108.65346330782398, y: 12.82767295494452 },
  { x: -107.49836787621975, y: 12.252045916614309 },
  { x: -106.36280425706059, y: 11.63812352438271 },
  { x: -105.24901816554441, y: 10.986068297112732 },
  { x: -104.15821371870172, y: 10.295791588151827 },
  { x: -103.09241501509901, y: 9.567899149625747 },
  { x: -102.05302562673502, y: 8.802376207092404 },
  { x: -101.04172984000817, y: 8.000227422614023 },
  { x: -100.05999771190659, y: 7.162221067179367 },
  { x: -99.1092254272079, y: 6.289376577292755 },
  { x: -98.19073529847935, y: 5.382713389458507 },
  { x: -97.30259926102795, y: 4.445866016431153 },
  { x: -96.43430529930554, y: 3.4907574329786004 },
  { x: -95.58554315002822, y: 2.5180968123212457 },
  { x: -94.7578198062893, y: 1.5279728011116385 },
  { x: -93.95185921575128, y: 0.5193659628454596 },
  { x: -93.16980367251746, y: -0.5073838903091847 },
  { x: -92.41280558307096, y: -1.5529859315726904 },
  { x: -91.68269697823115, y: -2.6172628676399587 },
  { x: -90.98120646772273, y: -3.700894322847202 },
  { x: -90.31047634564898, y: -4.803570033910498 },
  { x: -89.6723238683872, y: -5.9257627829767765 },
  { x: -89.06930501441917, y: -7.0668372690361 },
  { x: -88.50388711557426, y: -8.227000334277749 },
  { x: -87.97838975926078, y: -9.406089459838718 },
  { x: -87.49618151827566, y: -10.603247728077696 },
  { x: -87.0600399877321, y: -11.818179650152848 },
  { x: -86.67365877815298, y: -13.049658947370574 },
  { x: -86.34086447004005, y: -14.296769604321195 },
  { x: -86.06611894490494, y: -15.557723913511634 },
  { x: -85.85453415971138, y: -16.83107397961691 },
  { x: -85.712995004474, y: -18.113835365334523 },
  { x: -85.65055821219497, y: -19.40300885891989 },
  { x: -85.68387457911149, y: -20.692861976841463 },
  { x: -85.74731603345275, y: -21.97566768588535 },
  { x: -85.79160981084333, y: -23.26506279610209 },
  { x: -85.94740630269906, y: -24.546110346537084 },
  { x: -86.17174143141769, y: -25.817259020770713 },
  { x: -86.44596985107957, y: -27.078449721034616 },
  { x: -86.75929144451581, y: -28.3307166582752 },
  { x: -87.10468835173286, y: -29.57434054689221 },
  { x: -87.47713726241962, y: -30.810296500063686 },
  { x: -87.87284114495851, y: -32.038820908863094 },
  { x: -88.28903717867844, y: -33.26081501425802 },
  { x: -88.72336145284474, y: -34.4762344929222 },
  { x: -89.17402625996432, y: -35.68598058582321 },
  { x: -89.64615833144299, y: -36.8871575023111 },
  { x: -90.16601185087748, y: -38.068403696417434 },
  { x: -90.73903858739956, y: -39.225035669999194 },
  { x: -91.36862188824824, y: -40.35164597725086 },
  { x: -92.05827807064131, y: -41.44267942794599 },
  { x: -92.81106544409171, y: -42.49086699657552 },
  { x: -93.6298797992494, y: -43.48857029657811 },
  { x: -94.51647929472327, y: -44.42617116615214 },
  { x: -95.47213453253322, y: -45.29354911246486 },
  { x: -96.49615111390091, y: -46.07848567190655 },
  { x: -97.58711807960663, y: -46.76778726768941 },
  { x: -98.74080255199112, y: -47.344714456923676 },
  { x: -99.95356263107881, y: -47.78527354565263 },
  { x: -100.3145318002604, y: -47.90098697611391 },
  { x: -99.0801050018454, y: -47.52875968205854 },
  { x: -97.91242174557912, y: -46.981159760376066 },
  { x: -96.81555977747888, y: -46.302554860667506 },
  { x: -95.7904203385122, y: -45.519080970992896 },
  { x: -94.83588795830123, y: -44.65102340034395 },
  { x: -93.94911116952225, y: -43.71361459851712 },
  { x: -93.12658842939958, y: -42.719841300110886 },
  { x: -92.36416811970547, y: -41.67952850911617 },
  { x: -91.65697467454969, y: -40.60010776990503 },
  { x: -91.00124061119891, y: -39.488449198050056 },
  { x: -90.39339051466695, y: -38.35030005152486 },
  { x: -89.82927276672609, y: -37.18929484308399 },
  { x: -89.29723033256604, y: -36.013899328045916 },
  { x: -88.788900877963, y: -34.82731956034452 },
  { x: -88.30663353920951, y: -33.62976238216907 },
  { x: -87.85330933251343, y: -32.421611929013956 },
  { x: -87.4313364919357, y: -31.20184876437485 },
  { x: -87.04454159797803, y: -29.97029559494667 },
  { x: -86.6973274343837, y: -28.727233135129136 },
  { x: -86.39510144695825, y: -27.4722477005437 },
  { x: -86.14513266121074, y: -26.20585639666356 },
  { x: -85.95760066774227, y: -24.92910820887722 },
  { x: -85.84800385630689, y: -23.642815731499713 },
  { x: -85.84770836746507, y: -22.352061372610553 },
  { x: -85.20934904801398, y: -21.47977831152342 },
  { x: -83.98593659617826, y: -21.074500590509174 },
  { x: -82.71153754468449, y: -20.877734570733455 },
  { x: -81.42159578011037, y: -20.872164606064928 },
  { x: -80.14254277935773, y: -21.039426064983754 },
  { x: -78.89253633175714, y: -21.358598337488246 },
  { x: -77.68283456218244, y: -21.807431113788486 },
  { x: -76.51925860081762, y: -22.36518107718788 },
  { x: -75.40333021519818, y: -23.013838182776794 },
  { x: -74.3348425631348, y: -23.737844943032783 },
  { x: -73.31165335052422, y: -24.52473172883056 },
  { x: -72.33107362890578, y: -25.36425985180065 },
  { x: -71.39031102872417, y: -26.24905686533935 },
  { x: -70.49740284647717, y: -27.181117319129033 },
  { x: -69.6632969437547, y: -28.166085050048675 },
  { x: -68.90186652168073, y: -29.207993480789288 },
  { x: -68.2297180531662, y: -30.30987137197964 },
  { x: -67.66803808817043, y: -31.47100955039933 },
  { x: -67.23990430524051, y: -32.6885565487247 },
  { x: -66.97061054923721, y: -33.94968815122023 },
  { x: -66.88118085125684, y: -35.23634998965002 },
  { x: -66.98535544244461, y: -36.52193329380713 },
  { x: -67.28535048911422, y: -37.77607658519335 },
  { x: -67.77516756777652, y: -38.968521806405114 },
  { x: -68.456505739272, y: -40.0631306720864 },
  { x: -69.6741709331341, y: -39.84572475670874 },
  { x: -70.92584689269103, y: -39.53125075678937 },
  { x: -72.17905939422548, y: -39.22144548057094 },
  { x: -73.43318791116961, y: -38.91948543310314 },
  { x: -74.69276819724551, y: -38.635299039471526 },
  { x: -75.95589434942342, y: -38.370925172684714 },
  { x: -77.22111847237832, y: -38.11482499346919 },
  { x: -78.48761319735311, y: -37.86365947791226 },
  { x: -79.43707794392668, y: -37.670232482049244 },
  { x: -78.16343238897957, y: -37.878182754488286 },
  { x: -76.89418961777575, y: -38.111825781724605 },
  { x: -75.62862568265274, y: -38.36640419340469 },
  { x: -74.36727246352584, y: -38.63995298873037 },
  { x: -73.10981969711109, y: -38.93194028778635 },
  { x: -71.85685836109221, y: -39.242144473941245 },
  { x: -70.60862484654263, y: -39.57058032163717 },
  { x: -69.36531122120954, y: -39.917558094158025 },
  { x: -68.12771530496589, y: -40.28341760367192 },
  { x: -66.89598484223262, y: -40.66889757228345 },
  { x: -65.67076990846172, y: -41.07461852656044 },
  { x: -64.4527944513157, y: -41.50123054195493 },
  { x: -63.24266422292031, y: -41.949959897160525 },
  { x: -62.04122136647478, y: -42.42163396093435 },
  { x: -60.849367122946674, y: -42.91764153083302 },
  { x: -59.668756229850274, y: -43.439135013339666 },
  { x: -58.50020128150061, y: -43.98776914596856 },
  { x: -57.34568205313794, y: -44.564784981855375 },
  { x: -56.20698625225536, y: -45.17223616845086 },
  { x: -55.0858277141355, y: -45.81205815766901 },
  { x: -53.985190876080836, y: -46.48608298032917 },
  { x: -52.90772036322579, y: -47.196940487123655 },
  { x: -51.85712456053533, y: -47.946566129966456 },
  { x: -50.83708230409026, y: -48.73763408287615 },
  { x: -49.85288284415938, y: -49.572478707703205 },
  { x: -48.90951994216963, y: -50.453508238508554 },
  { x: -48.013553450409695, y: -51.38236263836436 },
  { x: -47.167450700708855, y: -52.357180327567086 },
  { x: -46.372748235044625, y: -53.373986981194086 },
  { x: -45.63014045219533, y: -54.42978338750079 },
  { x: -44.94029220205508, y: -55.52080206375383 },
  { x: -44.30339555237107, y: -56.64314255724102 },
  { x: -43.7187413299229, y: -57.794101145059614 },
  { x: -43.18562036149017, y: -58.96957053230814 },
  { x: -42.70302798501067, y: -60.167024289388955 },
  { x: -42.26970837290659, y: -61.38282790354751 },
  { x: -41.88408065987416, y: -62.61482430623844 },
  { x: -41.54472649947256, y: -63.86026545123271 },
  { x: -41.25030141747147, y: -65.11709769107959 },
  { x: -40.999091578588256, y: -66.38326737832837 },
  { x: -40.7899445763398, y: -67.65720842211731 },
  { x: -40.621530710937826, y: -68.93671943057477 },
  { x: -40.492786222551764, y: -70.22125374934338 },
  { x: -40.40304626128748, y: -71.50818152773083 },
  { x: -40.35183804499805, y: -72.79802725843135 },
  { x: -40.33944228808321, y: -74.08875945565738 },
  { x: -40.36711481812075, y: -75.37885635187347 },
  { x: -40.438918606685846, y: -76.66771958217491 },
  { x: -40.31434051096961, y: -77.83767071530222 },
  { x: -39.24348894817158, y: -78.557932154488 },
  { x: -38.15905967309139, y: -79.2582554840712 },
  { x: -37.06510088286213, y: -79.94296222836356 },
  { x: -35.962750209524856, y: -80.61405432426854 },
  { x: -34.85239178857393, y: -81.2729944415532 },
  { x: -33.73542919200808, y: -81.92002635851205 },
  { x: -32.611965840921926, y: -82.55585924836546 },
  { x: -31.482179028620568, y: -83.18092895715516 },
  { x: -30.347014319397882, y: -83.79516161267068 },
  { x: -29.20577731447555, y: -84.3992959370166 },
  { x: -28.059842036968096, y: -84.9928886969302 },
  { x: -26.90846976477094, y: -85.57640528733731 },
  { x: -25.751941212283818, y: -86.14995651655364 },
  { x: -24.590463221696016, y: -86.71363841845282 },
  { x: -23.424464251828194, y: -87.26737712082435 },
  { x: -22.25354539274387, y: -87.81123910865766 },
  { x: -21.07875562983155, y: -88.34498060365821 },
  { x: -19.898720939976723, y: -88.86931077904646 },
  { x: -18.714401661915332, y: -89.38369775490705 },
  { x: -17.52672858549915, y: -89.88779433185086 },
  { x: -16.33429813872948, y: -90.3823466192035 },
  { x: -15.137789945942536, y: -90.86695570702851 },
  { x: -13.937159683812036, y: -91.34155511033647 },
  { x: -12.733279044421389, y: -91.80598969748542 },
  { x: -11.525039944613725, y: -92.26059928064346 },
  { x: -10.313122008725255, y: -92.7049332393268 },
  { x: -9.097347943450883, y: -93.13924273905103 },
  { x: -7.878175756495446, y: -93.56332093762681 },
  { x: -6.6551031168278305, y: -93.97709396284372 },
  { x: -5.429267656489089, y: -94.38030326196514 },
  { x: -4.199177156827972, y: -94.77342161713801 },
  { x: -2.9663533853799104, y: -95.15588021234181 },
  { x: -1.7304713044188917, y: -95.52757562648188 },
  { x: -0.49105813179798424, y: -95.88875902507378 },
  { x: 0.7510439892835915, y: -96.23914230649676 },
  { x: 1.9965885553725065, y: -96.5788584407296 },
  { x: 3.2445265810802577, y: -96.9074198711833 },
  { x: 4.495522916300968, y: -97.22505560171027 },
  { x: 5.749296846634894, y: -97.53164743677378 },
  { x: 7.006173409808055, y: -97.82719537637382 },
  { x: 8.264941101568937, y: -98.11135222112127 },
  { x: 9.526530711769313, y: -98.38421400488969 },
  { x: 10.790129646094144, y: -98.64549262605831 },
  { x: 12.056550498858465, y: -98.89537276515327 },
  { x: 13.324596540252864, y: -99.13353677166961 },
  { x: 14.59524288345538, y: -99.36009545392301 },
  { x: 15.867706483035162, y: -99.57483458250314 },
  { x: 17.142238504507766, y: -99.77772460852582 },
  { x: 18.41920830892548, y: -99.96873598310687 },
  { x: 19.697345294268427, y: -100.1475953790676 },
  { x: 20.97758025038838, y: -100.31436928139739 },
  { x: 22.258967612991484, y: -100.46885823512802 },
  { x: 23.54202448755093, y: -100.61106962748059 },
  { x: 24.826071249730514, y: -100.74082616514993 },
  { x: 26.11131474171951, y: -100.85810568647291 },
  { x: 27.397533346886558, y: -100.96281954479701 },
  { x: 28.685185072936488, y: -101.05492341679594 },
  { x: 29.973575521090996, y: -101.13429910693299 },
  { x: 31.262675142465902, y: -101.20088751743975 },
  { x: 32.55260213259793, y: -101.2546295505479 },
  { x: 33.84273596491926, y: -101.29542178516276 },
  { x: 35.13319483496658, y: -101.32323467240016 },
  { x: 36.42380144943483, y: -101.33798695282862 },
  { x: 37.71485129716582, y: -101.33964169034287 },
  { x: 39.005369264981525, y: -101.32813239995353 },
  { x: 40.29653730824925, y: -101.30339998389222 },
  { x: 41.58681888499148, y: -101.26538534439058 },
  { x: 42.87680497289188, y: -101.21398506035395 },
  { x: 44.166584218603, y: -101.14921390622445 },
  { x: 45.45459053126313, y: -101.07112359254938 },
  { x: 46.74221270842887, y: -100.97958853657097 },
  { x: 48.028771125764024, y: -100.87463089995235 },
  { x: 49.314147587731846, y: -100.7562137465883 },
  { x: 50.59769201888032, y: -100.62424104260522 },
  { x: 51.8803499835033, y: -100.47872017522415 },
  { x: 53.16117591730691, y: -100.3197250166556 },
  { x: 54.44079034685902, y: -100.14715953302589 },
  { x: 55.718631843360136, y: -99.96107543488237 },
  { x: 56.99375484251641, y: -99.76148010944611 },
  { x: 58.267075359737504, y: -99.54829229728561 },
  { x: 59.53782512403466, y: -99.3216671300428 },
  { x: 60.80612233094461, y: -99.0816046077177 },
  { x: 62.071376002783694, y: -98.82820076418388 },
  { x: 63.33426576388813, y: -98.56118965948373 },
  { x: 64.59440747876353, y: -98.28082245913278 },
  { x: 65.8510919741895, y: -97.98551091060621 },
  { x: 67.10381691913493, y: -97.67431683683115 },
  { x: 68.35249366694725, y: -97.34678223010282 },
  { x: 69.59661988659538, y: -97.00305483484212 },
  { x: 70.83628422473184, y: -96.64255844780747 },
  { x: 72.07062976371533, y: -96.26552946007233 },
  { x: 73.30007018792443, y: -95.87162067224756 },
  { x: 74.52377812860199, y: -95.46064001658596 },
  { x: 75.74178313463219, y: -95.03249884643499 },
  { x: 76.9529327995319, y: -94.58739661676287 },
  { x: 78.15814313871078, y: -94.12477928599118 },
  { x: 79.35623219680151, y: -93.64483892186712 },
  { x: 80.5470817782674, y: -93.1473391333172 },
  { x: 81.73107601860276, y: -92.63196226983648 },
  { x: 82.9063828869883, y: -92.09933624521382 },
  { x: 84.07371155664437, y: -91.54895134119708 },
  { x: 85.23276653872914, y: -90.9807336855758 },
  { x: 86.38304550221152, y: -90.39476453778147 },
  { x: 87.5238392738711, y: -89.79122857834025 },
  { x: 88.65482281598187, y: -89.17016274335738 },
  { x: 89.77611432408058, y: -88.53135280342251 },
  { x: 90.88765470039881, y: -87.87466578855681 },
  { x: 91.98838018510601, y: -87.20062619145456 },
  { x: 93.07784754493943, y: -86.5094039181998 },
  { x: 94.156529562046, y: -85.80058528441394 },
  { x: 95.22345112324767, y: -85.07463568502291 },
  { x: 96.27875997296533, y: -84.33148124781624 },
  { x: 97.32198332905212, y: -83.57136575108841 },
  { x: 98.35288480043448, y: -82.79442216481827 },
  { x: 99.37075521389208, y: -82.0011823689211 },
  { x: 100.37574231384582, y: -81.19149861897603 },
  { x: 101.36775745364315, y: -80.36544478719347 },
  { x: 102.34623920448459, y: -79.52346410683616 },
  { x: 103.31092162641251, y: -78.66574864565133 },
  { x: 104.2618933660794, y: -77.79229101641793 },
  { x: 105.19817931030727, y: -76.9041180428613 },
  { x: 106.12016359459051, y: -76.00094162336066 },
  { x: 107.02790531669743, y: -75.08278391957916 },
  { x: 107.92037026568165, y: -74.15076040189471 },
  { x: 108.79811987034269, y: -73.20448693481292 },
  { x: 109.66085864183864, y: -72.24429594328087 },
  { x: 110.50885252012722, y: -71.27006184454076 },
  { x: 111.34124458756708, y: -70.28295181951783 },
  { x: 112.15800529527404, y: -69.28312099985406 },
  { x: 112.95889825217462, y: -68.27102739325426 },
  { x: 113.74430759376325, y: -67.24652325529753 },
  { x: 114.51381963566132, y: -66.21019956366754 },
  { x: 115.26761167117394, y: -65.16214496501684 },
  { x: 116.00527001592256, y: -64.10306863256581 },
  { x: 116.72714925651736, y: -63.03273417524099 },
  { x: 117.43304255076907, y: -61.9516439240735 },
  { x: 118.12283170314096, y: -60.86024111232609 },
  { x: 118.7965462625172, y: -59.758717807745924 },
  { x: 119.45380209340341, y: -58.64788660464808 },
  { x: 120.09507197794653, y: -57.527392916422336 },
  { x: 120.71985358511543, y: -56.39816753292046 },
  { x: 121.32876744147799, y: -55.25947173203789 },
  { x: 121.92104527604542, y: -54.11281250686795 },
  { x: 122.49695302877537, y: -52.957731849705795 },
  { x: 123.05660889520458, y: -51.79443660274074 },
  { x: 123.59977648425959, y: -50.623562066982686 },
  { x: 124.12654444259293, y: -49.4450195957791 },
  { x: 124.63679457466787, y: -48.259178550182284 },
  { x: 125.13034958717934, y: -47.06620144905523 },
  { x: 125.60685489351712, y: -45.86707818001807 },
  { x: 126.0666650802914, y: -44.6609518254295 },
  { x: 126.50951420754454, y: -43.448236069668084 },
  { x: 126.93495904201382, y: -42.2296696348384 },
  { x: 127.34276319262571, y: -41.00522297205627 },
  { x: 127.7328675616119, y: -39.774290329195935 },
  { x: 128.10435613356267, y: -38.53821618048772 },
  { x: 128.45693341963627, y: -37.296394773805886 },
  { x: 128.78959475777037, y: -36.04919547020271 },
  { x: 129.1011581925977, y: -34.796913758520034 },
  { x: 129.39008718214072, y: -33.53873704444282 },
  { x: 129.6529540558342, y: -32.27510856123381 },
  { x: 129.88213520155884, y: -31.00487590240985 },
  { x: 128.89709359842874, y: -30.881139949892834 },
  { x: 127.61668134900368, y: -31.04541697150916 },
  { x: 126.33609180627354, y: -31.209723542009666 },
  { x: 125.05565000796429, y: -31.37400056362599 },
  { x: 123.77559234514943, y: -31.53823326191604 },
  { x: 124.30658579392097, y: -31.47024127941057 },
  { x: 125.58661390785166, y: -31.30620064886771 },
  { x: 126.86717390169763, y: -31.14208614611439 },
  { x: 128.1475270533543, y: -30.97800119224526 },
  { x: 129.42749606951662, y: -30.81397533614449 },
  { x: 130.70826290555186, y: -30.649831284506988 },
  { x: 131.98837966613507, y: -30.485775879522038 },
  { x: 133.26864417113921, y: -30.321705700094995 },
  { x: 134.54929281163774, y: -30.157576422899588 },
  { x: 135.82955731664188, y: -29.993506243472545 },
  { x: 137.11011731048785, y: -29.829391740719227 },
  { x: 138.39032271772362, y: -29.665336335734278 },
  { x: 139.67058722272776, y: -29.501266156307235 },
  { x: 140.9513836076472, y: -29.337122104669735 },
  { x: 142.23176630818804, y: -29.173037150800603 },
  { x: 143.5117057754662, y: -29.008996520257742 },
  { x: 144.79197028047034, y: -28.844926340830696 },
  { x: 146.07211658993774, y: -28.68087093584575 },
  { x: 147.35252883936278, y: -28.51677120753452 },
  { x: 148.6326160510618, y: -28.35273057699166 },
  { x: 149.91329424044451, y: -28.18860129979625 },
  { x: 151.19373603875374, y: -28.02450157148503 },
  { x: 152.47447332590482, y: -27.86037229428962 },
  { x: 153.75438324429877, y: -27.69634643818885 },
  { x: 155.03485459149218, y: -27.532246709877626 },
  { x: 156.31520774314887, y: -27.36816175600849 },
  { x: 157.5955313459214, y: -27.204076802139358 },
  { x: 158.87588449757806, y: -27.039991848270223 },
  { x: 160.1561490025822, y: -26.87592166884318 },
  { x: 161.4367089964282, y: -26.71180716608986 },
  { x: 162.71632342598028, y: -26.54782563331537 },
  { x: 163.99652883321605, y: -26.383755453888323 },
  { x: 165.27670469156763, y: -26.219700048903373 },
  { x: 166.55729423429779, y: -26.055585546150056 },
  { x: 167.83752919041774, y: -25.891515366723016 },
  { x: 169.1179414398428, y: -25.727415638411788 },
  { x: 170.3980877493102, y: -25.563360233426838 },
  { x: 171.67876593869292, y: -25.39923095623143 },
  { x: 172.9582326238241, y: -25.235264197899028 },
  { x: 174.23834938440731, y: -25.071208792914078 },
  { x: 175.51861388941145, y: -24.907138613487035 },
  { x: 176.79881929664722, y: -24.74306843405999 },
  { x: 178.07905425276718, y: -24.57899825463295 },
  { x: 179.35928920888713, y: -24.414928075205907 },
  { x: 180.63937642058616, y: -24.250887444663046 },
  { x: 181.91961137670611, y: -24.086817265236007 },
  { x: 183.20076234823577, y: -23.92262889027223 },
  { x: 184.48099730435572, y: -23.758558710845186 },
  { x: 185.76149820043332, y: -23.59445898253396 },
  { x: 187.0417036076691, y: -23.43038880310692 },
  { x: 188.3220567593258, y: -23.266303849237783 },
  { x: 189.602173519909, y: -23.102248444252833 },
  { x: 190.88276306263916, y: -22.938133941499515 },
  { x: 192.1627911765698, y: -22.774093310956655 },
  { x: 193.4423169594694, y: -22.610111778182162 },
  { x: 194.7226405622419, y: -22.44602682431303 },
  { x: 196.00284596947765, y: -22.28197141932808 },
  { x: 197.2832877677869, y: -22.117871691016852 },
  { x: 198.56375911498031, y: -21.953771962705627 },
  { x: 199.8443191088263, y: -21.78965745995231 },
  { x: 201.1244358694095, y: -21.62560205496736 },
  { x: 202.40514360767642, y: -21.46148755221404 },
  { x: 203.68520127049126, y: -21.29743214722909 },
  { x: 204.9657908132214, y: -21.13331764447577 },
  { x: 206.2457893782679, y: -20.969277013932913 },
  { x: 207.52614252992458, y: -20.805192060063778 },
  { x: 208.80652523046547, y: -20.641107106194642 },
  { x: 210.08664199104865, y: -20.477051701209692 },
  { x: 209.99116954625288, y: -19.701171874770147 },
  { x: 209.25563872116544, y: -18.640869263625518 },
  { x: 208.5199010538887, y: -17.580271163639054 },
  { x: 207.78413383772784, y: -16.519658289210497 },
  { x: 207.04833707268276, y: -15.458971542571483 },
  { x: 206.31277669871113, y: -14.398654156984762 },
  { x: 205.57703903143442, y: -13.338056056998296 },
  { x: 204.8411536197368, y: -12.277265889264642 },
  { x: 204.1053864035759, y: -11.216653014836087 },
  { x: 203.36976693183593, y: -10.156246982596814 },
  { x: 202.98675429505371, y: -8.945540550959855 },
  { x: 202.73337261318304, y: -7.679961841394752 },
  { x: 202.48005002908073, y: -6.4144865529242905 },
  { x: 202.22669789609427, y: -5.1490260388959195 },
  { x: 201.97334576310777, y: -3.883447329330817 },
  { x: 201.71987543458457, y: -2.6172924165241422 },
  { x: 201.4664642038297, y: -1.3514773158855735 },
  { x: 201.21305297307484, y: -0.08564744080491364 },
  { x: 200.95970084008835, y: 1.1799312687601895 },
  { x: 200.7062896093335, y: 2.445746369398758 },
  { x: 200.45287837857865, y: 3.711561470037326 },
  { x: 200.19949669670797, y: 4.977258375139162 },
  { x: 199.9460854659531, y: 6.24307347577773 },
  { x: 199.69267423519827, y: 7.509006771953032 },
  { x: 199.4392630044434, y: 8.7748218725916 },
  { x: 199.18588132257275, y: 10.040415356598794 },
  { x: 198.9324700918179, y: 11.306230457237362 },
  { x: 198.6791179588314, y: 12.571794392360372 },
  { x: 198.42570672807656, y: 13.837624267441035 },
  { x: 198.17235459509007, y: 15.103217751448227 },
  { x: 197.9189433643352, y: 16.369018077644704 },
  { x: 197.66559123134874, y: 17.6346115616519 },
  { x: 197.4121800005939, y: 18.900426662290467 },
  { x: 197.1588278676074, y: 20.16600537185557 },
  { x: 196.90541663685255, y: 21.431820472494138 },
  { x: 196.65206450386606, y: 22.697413956501332 },
  { x: 196.3986828219954, y: 23.962963117182255 },
  { x: 196.1453011401247, y: 25.228763443378732 },
  { x: 195.8919490071382, y: 26.494342152943833 },
  { x: 195.63853777638337, y: 27.76014247914031 },
  { x: 195.38515609451272, y: 29.025735963147508 },
  { x: 195.13177441264205, y: 30.291551063786073 },
  { x: 194.87839273077137, y: 31.557129773351175 },
  { x: 194.62501104890072, y: 32.82291532510556 },
  { x: 194.37162936703, y: 34.08849403467067 },
  { x: 194.11824768515936, y: 35.354294360867144 },
  { x: 193.8648660032887, y: 36.61987307043224 },
  { x: 193.61145477253385, y: 37.885717719955 },
  { x: 193.35810263954735, y: 39.15131120396219 },
  { x: 193.10475050656086, y: 40.4168899135273 },
  { x: 192.85133927580603, y: 41.682690239723776 },
  { x: 192.59798714281953, y: 42.948268949288874 },
  { x: 192.34457591206467, y: 44.21405450104326 },
  { x: 192.09122377907818, y: 45.479647985050455 },
  { x: 191.83781254832334, y: 46.74546308568902 },
  { x: 191.58446041533688, y: 48.01102702081203 },
  { x: 191.331049184582, y: 49.27685689589269 },
  { x: 191.07766750271134, y: 50.54249470322616 },
  { x: 190.82425627195647, y: 51.80830980386474 },
  { x: 190.57090413896998, y: 53.073888513429836 },
  { x: 190.31749290821514, y: 54.3397036140684 },
  { x: 190.06414077522868, y: 55.60528232363351 },
  { x: 189.8107886422422, y: 56.87086103319861 },
  { x: 189.55737741148732, y: 58.13664658495299 },
  { x: 189.30402527850083, y: 59.4022252945181 },
  { x: 189.050614047746, y: 60.668040395156666 },
  { x: 188.79723236587532, y: 61.93364865360595 },
  { x: 188.54382113512048, y: 63.19946375424452 },
  { x: 188.290469002134, y: 64.46504246380962 },
  { x: 188.03705777137912, y: 65.73082801556401 },
  { x: 189.07484413277618, y: 66.06626694881133 },
  { x: 190.35575871323235, y: 66.2268060365785 },
  { x: 191.63640735373085, y: 66.38728602657727 },
  { x: 192.91732193418704, y: 66.54779556546025 },
  { x: 194.19800012356976, y: 66.70830510434321 },
  { x: 195.47876695960497, y: 66.86881464322619 },
  { x: 196.75994748001878, y: 67.02935373099335 },
  { x: 198.0404779249806, y: 67.18983372099213 },
  { x: 199.32115611436328, y: 67.35031371099092 },
  { x: 200.60171610820927, y: 67.51079370098971 },
  { x: 201.88245339536033, y: 67.67130323987267 },
  { x: 202.81389332258217, y: 68.23592331884466 },
  { x: 203.1578718833584, y: 69.48001998960859 },
  { x: 203.5018504441347, y: 70.72411666037254 },
  { x: 203.8458881026793, y: 71.96839062444158 },
  { x: 204.1898371145714, y: 73.21242819743715 },
  { x: 204.53387477311603, y: 74.456672612622 },
  { x: 204.87782378500813, y: 75.70065108784921 },
  { x: 205.221743248016, y: 76.94462956307642 },
  { x: 205.56575135767645, y: 78.18881488049291 },
  { x: 205.90970036956853, y: 79.43285245348848 },
  { x: 206.2537380281132, y: 80.67709686867333 },
  { x: 206.59771658888943, y: 81.9211639905531 },
  { x: 206.94172469854988, y: 83.16540840573795 },
  { x: 207.28567371044196, y: 84.40944597873353 },
  { x: 207.6297113689866, y: 85.65369039391837 },
  { x: 207.97366038087867, y: 86.89769841802978 },
  { x: 208.31766849053912, y: 88.14194283321463 },
  { x: 208.6616175024312, y: 89.3859804062102 },
  { x: 209.0056551609758, y: 90.63022482139505 },
  { x: 209.3496041728679, y: 91.87423284550646 },
  { x: 209.69355318476, y: 93.11827041850201 },
  { x: 210.03756129442044, y: 94.36248528480269 },
  { x: 210.3815398551967, y: 95.60652285779825 },
  { x: 210.72554796485716, y: 96.8507672729831 },
  { x: 211.0694969767492, y: 98.09477529709451 },
  { x: 211.0003525877606, y: 99.32920948273056 },
  { x: 210.59768994299657, y: 100.55548817633205 },
  { x: 210.1949682004642, y: 101.78200326100699 },
  { x: 209.79230555570012, y: 103.00828195460848 },
  { x: 209.38958381316772, y: 104.23473794151506 },
  { x: 208.98695071728787, y: 105.46101663511656 },
  { x: 208.58428807252383, y: 106.68732487760222 },
  { x: 208.18156632999145, y: 107.91381041339301 },
  { x: 207.77890368522742, y: 109.1400891069945 },
  { x: 207.3762114915792, y: 110.36648599613271 },
  { x: 206.97357839569932, y: 111.59273514085002 },
  { x: 206.57085665316694, y: 112.81925022552498 },
  { x: 206.1681940084029, y: 114.04552891912647 },
  { x: 205.76547226587047, y: 115.27204400380141 },
  { x: 205.36280962110644, y: 116.4983226974029 },
  { x: 204.96008787857406, y: 117.72477868430948 },
  { x: 204.55742523381002, y: 118.95105737791098 },
  { x: 204.15470349127762, y: 120.17757246258594 },
  { x: 203.75204084651358, y: 121.40385115618743 },
  { x: 203.34940775063373, y: 122.63010030090473 },
  { x: 202.94668600810132, y: 123.85661538557969 },
  { x: 202.5439938144531, y: 125.08292362806536 },
  { x: 202.1412720719207, y: 126.30943871274032 },
  { x: 201.73860942715666, y: 127.53574695522599 },
  { x: 201.33588768462428, y: 128.76226203990095 },
  { x: 200.93322503986022, y: 129.9885998312708 },
  { x: 200.53047374844363, y: 131.21514446482993 },
  { x: 200.1278406525638, y: 132.44136406066306 },
  { x: 199.21835554629007, y: 132.92348365499564 },
  { x: 197.92993554925138, y: 132.84851813582293 },
  { x: 196.641249612255, y: 132.77352306776604 },
  { x: 195.35280006633215, y: 132.69855754859336 },
  { x: 194.06440961817762, y: 132.62359202942065 },
  { x: 192.7756941322971, y: 132.54862651024797 },
  { x: 191.48724458637423, y: 132.47366099107526 },
  { x: 190.19847000272534, y: 132.39866592301837 },
  { x: 188.9099613590341, y: 132.32370040384566 },
  { x: 187.62112767761684, y: 132.2487053357888 },
  { x: 186.3324712895047, y: 132.1737398166161 },
  { x: 185.0436671569716, y: 132.0987447485592 },
  { x: 183.75521761104875, y: 132.02377922938652 },
  { x: 182.46629528297893, y: 131.9488137102138 },
  { x: 181.1776093459826, y: 131.87381864215695 },
  { x: 179.88907115340717, y: 131.79885312298424 },
  { x: 178.60038521641084, y: 131.72388760381153 },
  { x: 177.31190612160378, y: 131.64889253575467 },
  { x: 176.02322018460742, y: 131.57392701658196 },
  { x: 174.7348001875687, y: 131.49896149740928 },
  { x: 173.44611425057238, y: 131.42399597823658 },
  { x: 172.1575169602286, y: 131.34900091017968 },
  { x: 170.86912651207408, y: 131.27403539100698 },
  { x: 170.18678367851638, y: 131.83082501567043 },
  { x: 170.2086794016961, y: 133.12149072790703 },
  { x: 170.23057512487583, y: 134.41218598902785 },
  { x: 170.25247084805557, y: 135.702940347917 },
  { x: 170.27436657123528, y: 136.9934878646169 },
  { x: 170.29626229441502, y: 138.2841535768535 },
  { x: 170.31815801759475, y: 139.5747010935534 },
  { x: 170.34005374077444, y: 140.8653372569058 },
  { x: 170.36194946395418, y: 142.15591432248988 },
  { x: 170.38384518713391, y: 143.4465209369581 },
  { x: 170.40574091031363, y: 144.73709800254218 },
  { x: 170.42763663349336, y: 146.02782281254716 },
  { x: 170.4495323566731, y: 147.3182816825945 },
  { x: 170.4714280798528, y: 148.60906559036783 },
  { x: 170.49332380303255, y: 149.89976085148862 },
  { x: 170.5152195262123, y: 151.19019017265177 },
  { x: 170.53711524939203, y: 152.48073768935166 },
  { x: 170.55901097257174, y: 153.7713147549357 },
  { x: 170.58090669575148, y: 155.06198046717233 },
  { x: 170.60280241893122, y: 156.3525575327564 },
  { x: 170.62469814211093, y: 157.64316414722464 },
  { x: 170.64659386529067, y: 158.93382985946124 },
  { x: 170.6684895884704, y: 160.2243182783928 },
  { x: 170.6903853116501, y: 161.51492489286105 },
  { x: 170.71228103482983, y: 162.80556105621346 },
  { x: 171.05623004672194, y: 164.0175085409861 },
  { x: 171.63098539296874, y: 165.1733426946949 },
  { x: 172.20571119033136, y: 166.32917684840373 },
  { x: 172.5214114689443, y: 166.9663098891612 },
  { x: 171.94263747444862, y: 165.8124259618085 },
  { x: 171.36392257772124, y: 164.65860113222413 },
  { x: 170.7852076809939, y: 163.50480585152394 },
  { x: 169.6221635995444, y: 163.26823748475348 },
  { x: 168.33194112057052, y: 163.22636671586596 },
  { x: 167.0418368371334, y: 163.18375722487383 },
  { x: 165.7517916514646, y: 163.14085224503984 },
  { x: 164.46174646579587, y: 163.0977699719008 },
  { x: 163.17181947566382, y: 163.05451040545665 },
  { x: 161.88177428999504, y: 163.01110309459156 },
  { x: 160.59167000655793, y: 162.9676957837265 },
  { x: 159.30165436977336, y: 162.92405208178795 },
  { x: 158.01149098856786, y: 162.8804083798494 },
  { x: 156.7214162540149, y: 162.83673512902666 },
  { x: 155.43137106834612, y: 162.7930027804356 },
  { x: 154.1414145293299, y: 162.7491522363078 },
  { x: 152.85136934366113, y: 162.70533124106416 },
  { x: 151.56132415799237, y: 162.6614806969363 },
  { x: 150.27121987455524, y: 162.61763015280852 },
  { x: 148.9811155911181, y: 162.57360231537558 },
  { x: 147.69109995433354, y: 162.52960402682683 },
  { x: 146.40129115973824, y: 162.4856057382781 },
  { x: 145.11124597406945, y: 162.44160744972936 },
  { x: 143.82123033728487, y: 162.39760916118064 },
  { x: 142.53115560273193, y: 162.35352222597936 },
  { x: 141.24113996594735, y: 162.30940574189387 },
  { x: 139.9510652313944, y: 162.26525970892422 },
  { x: 138.66116779014652, y: 162.22114322483873 },
  { x: 137.37103395782523, y: 162.1769971918691 },
  { x: 136.08081147885136, y: 162.13285115889943 },
  { x: 134.79097313537187, y: 162.088734674814 },
  { x: 133.50098704747148, y: 162.04633202601113 },
  { x: 132.2109418618027, y: 162.00921862747708 },
  { x: 130.92030569845028, y: 161.97736493032758 },
  { x: 129.62984682840295, y: 161.9511846189413 },
  { x: 128.33882652955614, y: 161.93050040001307 },
  { x: 127.04792442624606, y: 161.9154009201955 },
  { x: 125.75699277405181, y: 161.906122570562 },
  { x: 124.46612021962589, y: 161.90263580222836 },
  { x: 123.17536586073675, y: 161.9049110663105 },
  { x: 121.88467059961594, y: 161.9131552049976 },
  { x: 120.59382759407424, y: 161.9275455115948 },
  { x: 119.30330962625854, y: 161.94799333944954 },
  { x: 118.01267346290611, y: 161.97464643298275 },
  { x: 116.72224414174295, y: 162.00759343884698 },
  { x: 115.43205121165326, y: 162.0469230036948 },
  { x: 114.1421833192896, y: 162.09278287194707 },
  { x: 112.85249272023104, y: 162.14529123914056 },
  { x: 111.56303851224594, y: 162.204566300812 },
  { x: 110.27393889087104, y: 162.27066715472975 },
  { x: 108.98519385610632, y: 162.34371199643053 },
  { x: 107.69686250572019, y: 162.42390766810365 },
  { x: 106.40903348636515, y: 162.51131326751747 },
  { x: 105.12173634692542, y: 162.60616518574543 },
  { x: 103.83497108740099, y: 162.7086111672085 },
  { x: 102.54888545221276, y: 162.8188285052117 },
  { x: 101.26347944136076, y: 162.9369353952918 },
  { x: 99.97884170149752, y: 163.06313867963812 },
  { x: 98.69506087927557, y: 163.1976747493241 },
  { x: 97.41231426800005, y: 163.3408981909599 },
  { x: 96.1304836721342, y: 163.49286810231396 },
  { x: 94.84977593386732, y: 163.65399816776477 },
  { x: 93.57027969985195, y: 163.82461342503836 },
  { x: 92.292142714509, y: 164.0050093629766 },
  { x: 91.01545362449102, y: 164.1955110193055 },
  { x: 89.74044882087149, y: 164.3968571161296 },
  { x: 88.46724649918711, y: 164.60937269117497 },
  { x: 87.1960830505114, y: 164.8337078198936 },
  { x: 85.92722441480197, y: 165.0706898710426 },
  { x: 84.66096608090065, y: 165.32126440891585 },
  { x: 83.39786947760695, y: 165.58693842660674 },
  { x: 82.13834828929939, y: 165.8693075638611 },
  { x: 80.88337762915604, y: 166.17135625798142 },
  { x: 79.63487817464879, y: 166.4987874436151 },
  { x: 79.05004665889554, y: 166.04961485514676 },
  { x: 79.1273465399187, y: 164.7611062114555 },
  { x: 79.18656250382178, y: 163.4716815523546 },
  { x: 79.23002891245523, y: 162.18160681780165 },
  { x: 79.25818899908178, y: 160.89111839887016 },
  { x: 79.27142689919583, y: 159.6003935888652 },
  { x: 79.2693880261872, y: 158.3094914855551 },
  { x: 79.25177689121402, y: 157.01885532220268 },
  { x: 79.21779567440338, y: 155.7284555499237 },
  { x: 79.16682384918742, y: 154.43873540198095 },
  { x: 79.09788630238809, y: 153.15001991610043 },
  { x: 79.00974198086969, y: 151.8622204456296 },
  { x: 78.90109073372818, y: 150.57598706602045 },
  { x: 78.76652511515803, y: 149.29220624379852 },
  { x: 78.58952729890085, y: 148.01365557407698 },
  { x: 78.37305217337496, y: 146.7411919744972 },
  { x: 78.12185710893385, y: 145.47517003166936 },
  { x: 77.83978346052132, y: 144.21556019670925 },
  { x: 77.52984521432408, y: 142.96248066515363 },
  { x: 77.19467222103438, y: 141.7160496325392 },
  { x: 76.83612606035582, y: 140.47608980556092 },
  { x: 76.45606831199191, y: 139.24257163533457 },
  { x: 76.05568093130998, y: 138.0153473774392 },
  { x: 75.63602767814062, y: 136.79480116736926 },
  { x: 75.1975222368624, y: 135.5807557118196 },
  { x: 74.74028280301205, y: 134.37368379293716 },
  { x: 74.26330471452735, y: 133.17432413282654 },
  { x: 73.8429127392534, y: 132.03562833194397 },
  { x: 75.13245559389107, y: 131.97629417250417 },
  { x: 76.42196889964454, y: 131.9174623440955 },
  { x: 77.71160040093473, y: 131.8589555534128 },
  { x: 79.00117280445657, y: 131.80068515380358 },
  { x: 80.29053836578912, y: 131.74279888968877 },
  { x: 81.57996302489003, y: 131.68520811441576 },
  { x: 82.86947633064351, y: 131.6277946324479 },
  { x: 84.15890098974442, y: 131.57079483485856 },
  { x: 85.44844384438208, y: 131.5140018794585 },
  { x: 86.73804579678811, y: 131.4574453151319 },
  { x: 88.02758865142577, y: 131.40130243518388 },
  { x: 89.31710195717922, y: 131.34533684854097 },
  { x: 90.60667436070108, y: 131.28969629962407 },
  { x: 91.89636495975962, y: 131.23438078843319 },
  { x: 93.18590781439728, y: 131.17930166831576 },
  { x: 94.47562796234003, y: 131.1246066836927 },
  { x: 95.76522991474606, y: 131.07023673679566 },
  { x: 97.05495006268882, y: 131.01610318097212 },
  { x: 98.34464066174739, y: 130.96244240729547 },
  { x: 99.63439035857432, y: 130.90913622022904 },
  { x: 100.92402185986451, y: 130.85615507088863 },
  { x: 102.21371245892308, y: 130.8035285081584 },
  { x: 103.50340305798166, y: 130.75140427645928 },
  { x: 104.79324140146115, y: 130.69969372913874 },
  { x: 106.08299109828808, y: 130.64842641508093 },
  { x: 107.37271124623082, y: 130.5976023342859 },
  { x: 108.66260868747867, y: 130.54733968229033 },
  { x: 109.95259477537907, y: 130.49760891021006 },
  { x: 111.24246266774274, y: 130.4484986646976 },
  { x: 112.53244875564314, y: 130.3999498479847 },
  { x: 113.82240529465936, y: 130.35208065560795 },
  { x: 115.11239138255976, y: 130.3049501853358 },
  { x: 116.40246611711271, y: 130.25855843716823 },
  { x: 117.69224536282383, y: 130.21302360664197 },
  { x: 118.98234964626096, y: 130.16840479152538 },
  { x: 120.27248347858227, y: 130.12476108958683 },
  { x: 121.56249911536686, y: 130.08244708743655 },
  { x: 122.85266249657235, y: 130.04131504065356 },
  { x: 124.1429440733146, y: 130.00154224254302 },
  { x: 125.43331429670937, y: 129.96360147525183 },
  { x: 126.72359587345161, y: 129.92755183654836 },
  { x: 128.0139660968464, y: 129.89380701081117 },
  { x: 129.30445451577788, y: 129.8628988779556 },
  { x: 130.5950020324778, y: 129.83562525785453 },
  { x: 131.88560864694603, y: 129.81290216591768 },
  { x: 133.17627435918263, y: 129.79762539279497 },
  { x: 134.46708781584016, y: 129.79700486622713 },
  { x: 135.7578717236135, y: 129.80799705114327 },
  { x: 137.04856698473432, y: 129.8274106680516 },
  { x: 138.33920314808674, y: 129.85329549059605 },
  { x: 139.62969156701826, y: 129.88438091675675 },
  { x: 140.91988449710792, y: 129.91966228447146 },
  { x: 142.21016607385016, y: 129.95851906717232 },
  { x: 143.50018171063476, y: 130.00047848271242 },
  { x: 144.79031554295605, y: 130.04503820006065 },
  { x: 146.08015388643554, y: 130.0920209259119 },
  { x: 147.3700217787992, y: 130.14110162254013 },
  { x: 148.6598601222787, y: 130.19198480110353 },
  { x: 149.9494916235689, y: 130.2447295593705 },
  { x: 151.23918222262748, y: 130.29892221296242 },
  { x: 152.5287546261493, y: 130.35453321299514 },
  { x: 153.81832702967114, y: 130.4115330105845 },
  { x: 155.1078698843088, y: 130.46974431242532 },
  { x: 156.39732409229387, y: 130.52904892298093 },
  { x: 157.68674875139484, y: 130.589387744483 },
  { x: 158.97620295937992, y: 130.65073122804725 },
  { x: 160.2655389718283, y: 130.71304982478955 },
  { x: 161.55496363092922, y: 130.77622533917315 },
  { x: 162.84418144784087, y: 130.84025777119808 },
  { x: 164.133487911405, y: 130.90502892532757 },
  { x: 165.42261708166413, y: 130.97056835044583 },
  { x: 166.71171670303903, y: 131.03687604655286 },
  { x: 168.00066857999303, y: 131.10383381811192 },
  { x: 169.28944316364192, y: 131.171441665123 },
  { x: 170.57851323613264, y: 131.23969958758613 },
  { x: 171.8673469175499, y: 131.30854848773293 },
  { x: 173.1562987945039, y: 131.37795881667918 },
  { x: 174.44525067145784, y: 131.44790102554074 },
  { x: 175.7341434506435, y: 131.5183751143176 },
  { x: 177.02300668094495, y: 131.5894992785465 },
  { x: 178.3118699112464, y: 131.66109622492232 },
  { x: 179.60070359266362, y: 131.73313640456087 },
  { x: 180.88944862742832, y: 131.80564936634636 },
  { x: 182.1781050155405, y: 131.8786351102788 },
  { x: 183.466820501421, y: 131.9521527341265 },
  { x: 184.75550643841734, y: 132.0260840423528 },
  { x: 186.0441923754137, y: 132.10042903495767 },
  { x: 187.3328192146417, y: 132.17524680970945 },
  { x: 188.62144605386965, y: 132.25056691549233 },
  { x: 189.91004334421342, y: 132.32627115676962 },
  { x: 191.19855198790466, y: 132.4023299846571 },
  { x: 192.4870901804801, y: 132.47895024134405 },
  { x: 193.77556927528718, y: 132.55604328017793 },
  { x: 195.06404837009424, y: 132.6335204545062 },
  { x: 196.3524979160171, y: 132.71144086209722 },
  { x: 197.64091791305577, y: 132.79001134514027 },
  { x: 198.9291606167894, y: 132.86923190363532 },
  { x: 200.06971799737548, y: 133.1863505286891 },
  { x: 200.709599084362, y: 134.3074351945985 },
  { x: 201.34945062246433, y: 135.42851986050792 },
  { x: 201.98933170945085, y: 136.54957497753315 },
  { x: 202.629153698669, y: 137.67060054567418 },
  { x: 203.26894613900296, y: 138.79153746716267 },
  { x: 203.90870903045274, y: 139.91241529088282 },
  { x: 204.54856056855508, y: 141.03347040790803 },
  { x: 205.18835300888904, y: 142.1544368782807 },
  { x: 205.82820454699134, y: 143.27549199530594 },
  { x: 206.46817428063042, y: 144.39675395452045 },
  { x: 207.10799626984854, y: 145.51772042489313 },
  { x: 207.74787735683506, y: 146.6388346396867 },
  { x: 208.3877288949374, y: 147.75991930559613 },
  { x: 209.02760998192392, y: 148.88100397150552 },
  { x: 209.66746152002625, y: 150.00202953964657 },
  { x: 210.30734260701277, y: 151.12314375444018 },
  { x: 210.94719414511508, y: 152.24419887146541 },
  { x: 211.5870752321016, y: 153.3652835373748 },
  { x: 212.22689722131977, y: 154.48630910551586 },
  { x: 212.86680785719045, y: 155.60742332030944 },
  { x: 213.50665939529276, y: 156.72847843733467 },
  { x: 214.14648138451093, y: 157.8495040054757 },
  { x: 214.78633292261324, y: 158.97055912250093 },
  { x: 215.4261549118314, y: 160.0915255928736 },
  { x: 216.06600644993372, y: 161.21258070989884 },
  { x: 216.70582843915187, y: 162.33360627803987 },
  { x: 217.3457095261384, y: 163.4546909439493 },
  { x: 217.9855610642407, y: 164.57574606097452 },
  { x: 218.62544215122722, y: 165.69683072688392 },
  { x: 219.26526414044534, y: 166.81782674614078 },
  { x: 219.9051156785477, y: 167.93888186316602 },
  { x: 220.54496721665004, y: 169.05993698019125 },
  { x: 221.18478920586816, y: 170.18096254833227 },
  { x: 221.8246111950863, y: 171.30195856758914 },
  { x: 222.46449228207283, y: 172.42304323349853 },
  { x: 223.10434382017516, y: 173.54409835052377 },
  { x: 223.74413626050912, y: 174.66500572312808 },
  { x: 224.38398779861146, y: 175.78609038903753 },
  { x: 225.02383933671376, y: 176.9071455060627 },
  { x: 225.66372042370028, y: 178.02823017197213 },
  { x: 226.30357196180262, y: 179.14928528899736 },
  { x: 226.94345304878914, y: 180.27036995490676 },
  { x: 227.5832454891231, y: 181.39133642527943 },
  { x: 228.2232743205305, y: 182.51271658003068 },
  { x: 228.86321450528538, y: 183.63386034370848 },
  { x: 229.5031251411561, y: 184.75506320515458 },
  { x: 230.14309487479514, y: 185.87629561548493 },
  { x: 230.78294641289745, y: 186.99735073251017 },
  { x: 231.42267975546307, y: 188.11819900734608 },
  { x: 232.06259039133377, y: 189.23937231990809 },
  { x: 232.70250102720445, y: 190.36051608358582 },
  { x: 233.34241166307515, y: 191.4816893961478 },
  { x: 233.9824109455984, y: 192.6029513553623 },
  { x: 234.6223215814691, y: 193.72412466792426 },
  { x: 235.26223221733977, y: 194.8452979804862 },
  { x: 235.9021133043263, y: 195.96638264639566 },
  { x: 236.54196484242863, y: 197.08743776342087 },
  { x: 237.18178683164678, y: 198.20840423379354 },
  { x: 237.8216383697491, y: 199.32948889970294 },
  { x: 237.69428267891965, y: 199.95527516893407 },
  { x: 236.40923125467785, y: 199.8335928638678 },
  { x: 235.12429802597276, y: 199.71191055880152 },
  { x: 233.83921705284678, y: 199.59019870485102 },
  { x: 232.55446111744678, y: 199.46854594866895 },
  { x: 231.26926194878408, y: 199.34683409471847 },
  { x: 229.984328720079, y: 199.2251517896522 },
  { x: 228.6993954913739, y: 199.1034694845859 },
  { x: 227.41419632271118, y: 198.9817576306354 },
  { x: 226.12896760516426, y: 198.86004577668496 },
  { x: 224.84373888761738, y: 198.73833392273448 },
  { x: 223.5587761100281, y: 198.6166516176682 },
  { x: 222.27351784359703, y: 198.49493976371772 },
  { x: 220.98855506600776, y: 198.3732574586514 },
  { x: 219.7037695817236, y: 198.25160470246934 },
  { x: 218.4186886085976, y: 198.12989284851886 },
  { x: 217.13372583100832, y: 198.00821054345258 },
  { x: 215.84879260230326, y: 197.8865282383863 },
  { x: 214.56380027582978, y: 197.76484593332 },
  { x: 213.27880794935635, y: 197.64313407936953 },
  { x: 211.99378607399873, y: 197.52145177430324 },
  { x: 210.70861645422016, y: 197.39973992035274 },
  { x: 209.4233581877891, y: 197.2780280664023 },
  { x: 208.1384545079682, y: 197.156345761336 },
  { x: 206.8532553393055, y: 197.03466345626973 },
  { x: 205.56817436617948, y: 196.91295160231925 },
  { x: 204.28324113747442, y: 196.79126929725297 },
  { x: 202.99816016434838, y: 196.66958699218668 },
  { x: 201.7127246046122, y: 196.54784558935202 },
  { x: 200.4280277669806, y: 196.42619283316992 },
  { x: 199.14297634273876, y: 196.30448097921945 },
  { x: 197.85813176068626, y: 196.18282822303735 },
  { x: 196.5729916897919, y: 196.06111636908688 },
  { x: 195.2878811677817, y: 195.9394045151364 },
  { x: 194.00288884130828, y: 195.81772221007012 },
  { x: 192.71771922152973, y: 195.69601035611964 },
  { x: 191.43260869951953, y: 195.57432805105336 },
  { x: 190.14776411746703, y: 195.45264574598707 },
  { x: 188.8625944976885, y: 195.3309338920366 },
  { x: 187.57763172009922, y: 195.2092515869703 },
  { x: 186.29263939362576, y: 195.08756928190402 },
  { x: 185.00791300710998, y: 194.96591652572192 },
  { x: 184.14892694390528, y: 194.2605846602697 },
  { x: 183.64216358016395, y: 193.07316274936906 },
  { x: 183.13548886307515, y: 191.88594768065772 },
  { x: 182.62881414598635, y: 190.6987030630622 },
  { x: 182.12213942889758, y: 189.51151754323504 },
  { x: 181.61537606515623, y: 188.32406608345025 },
  { x: 181.10870134806746, y: 187.1368510147389 },
  { x: 180.60208572874703, y: 185.9497245926801 },
  { x: 180.09535191388986, y: 184.76239132843202 },
  { x: 179.588824941222, y: 183.57544219967835 },
  { x: 179.08215022413322, y: 182.388227130967 },
  { x: 178.57547550704442, y: 181.20101206225564 },
  { x: 178.0688303388398, y: 180.01385609131268 },
  { x: 177.562155621751, y: 178.82664102260136 },
  { x: 177.05548090466223, y: 177.63939640500584 },
  { x: 176.54880618757343, y: 176.45215178741032 },
  { x: 176.04213147048463, y: 175.26493671869898 },
  { x: 175.53545675339586, y: 174.0777216499876 },
  { x: 175.02881158519128, y: 172.89053613016046 },
  { x: 174.52213686810248, y: 171.70332106144912 },
  { x: 174.01546215101368, y: 170.5161059927378 },
  { x: 173.5087874339249, y: 169.32886137514228 },
  { x: 173.0021127168361, y: 168.1416758553151 },
  { x: 172.44115669950284, y: 167.28611746267563 },
  { x: 171.58187514745632, y: 168.24938153816277 },
  { x: 170.72262314429395, y: 169.21261606476568 },
  { x: 169.86334159224742, y: 170.17588014025276 },
  { x: 169.9156726661358, y: 170.97044963593817 },
  { x: 170.74115029467677, y: 171.95625951005704 },
  { x: 171.35813099642135, y: 173.08907508298716 },
  { x: 171.86028473423013, y: 174.27791534032858 },
  { x: 172.2868819751825, y: 175.49600899301134 },
  { x: 172.65181069484467, y: 176.73395949586518 },
  { x: 172.94396051276365, y: 177.99111677343805 },
  { x: 173.16531120417974, y: 179.26263480872402 },
  { x: 173.31869946197455, y: 180.54416991574803 },
  { x: 173.40613461027257, y: 181.8317034462612 },
  { x: 173.42856221336757, y: 183.1222214140769 },
  { x: 173.38376610494592, y: 184.41208930644058 },
  { x: 173.25233266809917, y: 185.69554509093652 },
  { x: 172.93536178746632, y: 186.9465266517151 },
  { x: 172.5439277186919, y: 188.17635121141856 },
  { x: 172.08899309780784, y: 189.38442779236325 },
  { x: 171.57265589559114, y: 190.56721052844708 },
  { x: 170.9941478410531, y: 191.72091716249471 },
  { x: 170.35143006118497, y: 192.84011069981642 },
  { x: 169.64240458520985, y: 193.9184085814286 },
  { x: 168.8647961490456, y: 194.94815764632784 },
  { x: 168.01680227075704, y: 195.92093646252192 },
  { x: 167.0978024237763, y: 196.82699389823043 },
  { x: 166.1087421723973, y: 197.6557810017999 },
  { x: 165.05269460057502, y: 198.39733979926072 },
  { x: 163.9349785074625, y: 199.04245103874763 },
  { x: 162.7637198362101, y: 199.58360930367817 },
  { x: 161.548315131988, y: 200.01664820138254 },
  { x: 160.2990769553762, y: 200.34053352091425 },
  { x: 159.02670200244896, y: 200.5572154886294 },
  { x: 157.74144373601786, y: 200.67130373046064 },
  { x: 156.4510144148547, y: 200.6896240386542 },
  { x: 155.1622989289742, y: 200.62290265816858 },
  { x: 153.87869540005735, y: 200.48813019740916 },
  { x: 152.60475435626842, y: 200.2826472567994 },
  { x: 151.34508542353996, y: 200.00202150371186 },
  { x: 150.10580522089788, y: 199.6422342898976 },
  { x: 148.8933554050941, y: 199.1998874936756 },
  { x: 147.71497545275352, y: 198.67311953534224 },
  { x: 146.57870266037398, y: 198.061516730519 },
  { x: 145.49171740681194, y: 197.36599509461558 },
  { x: 144.46114097315558, y: 196.5894799671661 },
  { x: 143.4930604295466, y: 195.73590134976692 },
  { x: 142.59314916174822, y: 194.8112872147914 },
  { x: 141.76495303586236, y: 193.82142914353943 },
  { x: 141.01201791799105, y: 192.77344841709916 },
  { x: 140.33694410994238, y: 191.67384578999093 },
  { x: 139.74262740236634, y: 190.52847194128296 },
  { x: 139.23450478995255, y: 189.3423501812864 },
  { x: 138.82853267016, y: 188.11760802966245 },
  { x: 137.66770475502423, y: 187.95127736059538 },
  { x: 136.3769208472509, y: 187.95186833827904 },
  { x: 135.08610739059336, y: 187.95245931596273 },
  { x: 133.79529393393582, y: 187.95305029364638 },
  { x: 132.50459867281504, y: 187.95364127133004 },
  { x: 131.21354882508405, y: 187.95426179789789 },
  { x: 130.39002142289914, y: 188.45254463187865 },
  { x: 130.15986516399644, y: 189.721551012009 },
  { x: 129.7550749995712, y: 190.9462636147488 },
  { x: 129.18096972877643, y: 192.10076806866937 },
  { x: 128.44662085905634, y: 193.16130707088746 },
  { x: 127.60232059129066, y: 194.13707032438404 },
  { x: 126.67625856099016, y: 195.03574053904677 },
  { x: 125.75232405035085, y: 195.93600639345533 },
  { x: 124.79242854766062, y: 196.7985678716462 },
  { x: 123.7867322744865, y: 197.60767541834971 },
  { x: 122.73943117238245, y: 198.3619402360093 },
  { x: 121.65238682105205, y: 199.05752096968106 },
  { x: 120.52657433367334, y: 199.688596489181 },
  { x: 119.36305747007691, y: 200.2480750623051 },
  { x: 118.16499796087032, y: 200.72741706152445 },
  { x: 116.93470061901994, y: 201.11763962604738 },
  { x: 115.67757289033122, y: 201.4091984662827 },
  { x: 114.4002928226296, y: 201.59293342813365 },
  { x: 113.11178417893834, y: 201.6611027039442 },
  { x: 111.82253681314252, y: 201.6088307278242 },
  { x: 110.54386794788428, y: 201.43407862676494 },
  { x: 109.28750849018432, y: 201.13947625145872 },
  { x: 108.0637414517384, y: 200.73063788990044 },
  { x: 106.88004270024486, y: 200.2164873051133 },
  { x: 105.74244020807707, y: 199.60751435098237 },
  { x: 104.65335698373802, y: 198.91468166353965 },
  { x: 103.61438866697362, y: 198.1491291721221 },
  { x: 102.62423510687985, y: 197.32125808396228 },
  { x: 101.67831622640826, y: 196.44350847930127 },
  { x: 100.78041428273431, y: 195.51688502020127 },
  { x: 99.9368822859574, y: 194.54050124013685 },
  { x: 99.15428008836619, y: 193.51462307906561 },
  { x: 98.4392561889019, y: 192.4398710635554 },
  { x: 97.79887277088426, y: 191.31937737532965 },
  { x: 97.23924645333922, y: 190.15645148941687 },
  { x: 96.76551874211466, y: 188.9559689717073 },
  { x: 96.3815605410386, y: 187.72369185461665 },
  { x: 96.08997215191908, y: 186.46671187034883 },
  { x: 95.89143319909238, y: 185.1913229312349 },
  { x: 95.78538225375898, y: 183.90514864939414 },
  { x: 95.76983954067863, y: 182.6150739148412 },
  { x: 95.8420570136223, y: 181.32677211333922 },
  { x: 95.99878429532983, y: 180.04585753288305 },
  { x: 96.23715514403544, y: 178.77747167932057 },
  { x: 96.55459880681522, y: 177.52666741184703 },
  { x: 96.95090844147988, y: 176.29829074746854 },
  { x: 97.43184608044513, y: 175.10064492264056 },
  { x: 97.49428287272416, y: 173.8702293852534 },
  { x: 97.26232413188629, y: 172.60042518525012 },
  { x: 97.03042448881678, y: 171.33070963189937 },
  { x: 96.79846574797891, y: 170.06078723635932 },
  { x: 96.56653655602521, y: 168.79098303635604 },
  { x: 96.3346369129557, y: 167.52138567854203 },
  { x: 96.10267817211785, y: 166.25134508746527 },
  { x: 95.87074898016415, y: 164.98162953411455 },
  { x: 95.63884933709465, y: 163.71191398076377 },
  { x: 94.38683356536961, y: 163.91119165569506 },
  { x: 93.1159951544199, y: 164.13750655965396 },
  { x: 91.84539313454367, y: 164.36379191472864 },
  { x: 90.57446607694142, y: 164.59013636757172 },
  { x: 89.3036572148759, y: 164.8164512715306 },
  { x: 88.03281880392618, y: 165.04276617548948 },
  { x: 86.7621281373974, y: 165.2690810794484 },
  { x: 85.49120107979515, y: 165.49542553229145 },
  { x: 84.22051041326634, y: 165.72171088736616 },
  { x: 82.94970155120082, y: 165.94802579132505 },
  { x: 81.67877449359857, y: 166.17437024416813 },
  { x: 80.40787698488049, y: 166.40071469701118 },
  { x: 79.14761707446836, y: 166.63719441712908 },
  { x: 78.92257277252935, y: 167.90812147473136 },
  { x: 78.64549288554379, y: 169.16852912956438 },
  { x: 78.32952666697315, y: 170.42016076579503 },
  { x: 77.97931329163424, y: 171.6626322479289 },
  { x: 77.59751215910353, y: 172.89561853823997 },
  { x: 77.1851574803274, y: 174.11894234342313 },
  { x: 76.74354940620997, y: 175.33195358802638 },
  { x: 76.2733380122032, y: 176.53417948990275 },
  { x: 75.7751142759908, y: 177.7247926802952 },
  { x: 75.24902594199366, y: 178.9034976703618 },
  { x: 74.695427596822, y: 180.06940799357704 },
  { x: 74.11464427820182, y: 181.22190312337315 },
  { x: 73.50676463278569, y: 182.360480728719 },
  { x: 72.87208414941541, y: 183.48425434308908 },
  { x: 72.2104550836701, y: 184.59254434214716 },
  { x: 71.52229111992828, y: 185.68455290602034 },
  { x: 70.80791729591601, y: 186.7594526659515 },
  { x: 70.06712676944397, y: 187.81671174202523 },
  { x: 69.30056961596422, y: 188.85511862999013 },
  { x: 68.50845267766601, y: 189.87423009658343 },
  { x: 67.69092369897031, y: 190.8729823819745 },
  { x: 66.84872140198163, y: 191.85066631294302 },
  { x: 65.98166849339492, y: 192.80686820511036 },
  { x: 65.09056279308311, y: 193.74067204306684 },
  { x: 64.17564069211967, y: 194.651516398013 },
  { x: 63.237700010377544, y: 195.53863299896008 },
  { x: 62.27742037219293, y: 196.40116492826675 },
  { x: 61.295333657481144, y: 197.2388166970912 },
  { x: 60.292089941694215, y: 198.05093822998143 },
  { x: 59.26854614247344, y: 198.837145391443 },
  { x: 58.22514549308158, y: 199.59708359486572 },
  { x: 57.163040400001776, y: 200.3302800581027 },
  { x: 56.08252635207585, y: 201.03676433003807 },
  { x: 54.98493304909207, y: 201.71588633521984 },
  { x: 53.87088101761825, y: 202.36785291583726 },
  { x: 52.74134537083246, y: 202.99222083862756 },
  { x: 51.597064830839265, y: 203.58928559243267 },
  { x: 50.438748570859055, y: 204.15901762836836 },
  { x: 49.26748989960662, y: 204.70150559308715 },
  { x: 48.083879794765636, y: 205.21677903547325 },
  { x: 46.8892775050085, y: 205.70495615106336 },
  { x: 45.6837421281036, y: 206.16662791754118 },
  { x: 44.4685442660708, y: 206.60182388379087 },
  { x: 43.244304445477944, y: 207.01095773419104 },
  { x: 42.011790937313805, y: 207.39438405535182 },
  { x: 40.77165381703042, y: 207.75242788499926 },
  { x: 39.52454316007979, y: 208.08553245639615 },
  { x: 38.27134543298744, y: 208.3941705516893 },
  { x: 37.01244477124773, y: 208.67887405079415 },
  { x: 35.74822531035505, y: 208.93996799143665 },
  { x: 34.47960306571908, y: 209.1781024490688 },
  { x: 33.20657803733982, y: 209.3922432127442 },
  { x: 31.929268420754, y: 209.57931719850785 },
  { x: 30.64832429141365, y: 209.73840839095004 },
  { x: 29.364159333697334, y: 209.86865987242945 },
  { x: 28.077423623057083, y: 209.96927382307314 },
  { x: 26.78853084387146, y: 210.03930467858723 },
  { x: 25.498456109318507, y: 210.07801371686716 },
  { x: 24.207701750429347, y: 210.08478041134512 },
  { x: 22.91706558707692, y: 210.05868874661138 },
  { x: 21.62777389795482, y: 209.99920684275068 },
  { x: 20.34040288630463, y: 209.90565507542675 },
  { x: 19.055986763072756, y: 209.7776493091453 },
  { x: 17.775574513647705, y: 209.61448037068584 },
  { x: 16.50027422118634, y: 209.41597096674332 },
  { x: 15.230898480003699, y: 209.18188470624423 },
  { x: 13.968673568793387, y: 208.911955649231 },
  { x: 12.714678021828083, y: 208.60603605128264 },
  { x: 11.46988695228584, y: 208.26424410793592 },
  { x: 10.235659608839079, y: 207.88681621026436 },
  { x: 9.012601743613555, y: 207.47387055380457 },
  { x: 7.802190800818428, y: 207.02587992070355 },
  { x: 6.605076855905726, y: 206.5431693486873 },
  { x: 5.422766901968792, y: 206.02641846209204 },
  { x: 4.255231390123441, y: 205.47601139641216 },
  { x: 3.1038295690421016, y: 204.89289371594154 },
  { x: 1.9688717020086943, y: 204.2775973005954 },
  { x: 0.8516283910430967, y: 203.6312154590886 },
  { x: -0.24772307054959236, y: 202.95433916910477 },
  { x: -1.3282518929176033, y: 202.24823903266378 },
  { x: -2.3897216849874705, y: 201.513624222986 },
  { x: -3.4315710179597136, y: 200.75161759767047 },
  { x: -4.45348962855041, y: 199.96310562324263 },
  { x: -5.455314997896552, y: 199.1491225106489 },
  { x: -6.43669253938794, y: 198.31043653087804 },
  { x: -7.397341538624837, y: 197.44840693260244 },
  { x: -8.3373358678177, y: 196.5637133401584 },
  { x: -9.256350489240512, y: 195.65733086672387 },
  { x: -10.154355854009092, y: 194.73011642994024 },
  { x: -11.031292864355072, y: 193.7830451429855 },
  { x: -11.887087648067995, y: 192.81691482573262 },
  { x: -12.721932272895053, y: 191.8322869069811 },
  { x: -13.535457377783954, y: 190.83031379321406 },
  { x: -14.327810707155615, y: 189.81132052215744 },
  { x: -15.09885929103121, y: 188.7759867181476 },
  { x: -15.848351963895187, y: 187.72522839659413 },
  { x: -16.576318274631724, y: 186.65928194857054 },
  { x: -17.282433185514808, y: 185.5787679006446 },
  { x: -17.96615004218705, y: 184.48418858384753 },
  { x: -18.627158581364526, y: 183.37539625375828 },
  { x: -19.264468915427102, y: 182.2528932414081 },
  { x: -19.87673657014444, y: 181.11667954679692 },
  { x: -20.461686281434446, y: 179.9661050944727 },
  { x: -21.014708423364535, y: 178.79978108687885 },
  { x: -20.949715652603654, y: 177.84916393382213 },
  { x: -19.759235432190078, y: 177.34969914447404 },
  { x: -18.56893250508159, y: 176.8502934528943 },
  { x: -17.378910292372854, y: 176.3510059568513 },
  { x: -16.18860736526437, y: 175.85160026527157 },
  { x: -14.99840785925053, y: 175.35225367146023 },
  { x: -13.808104932142049, y: 174.85284797988047 },
  { x: -12.617949749454484, y: 174.3535309349533 },
  { x: -11.427543401251361, y: 173.8540661456052 },
  { x: -10.237299571911246, y: 173.35471955179386 },
  { x: -9.04687844926603, y: 172.85525476244575 },
  { x: -7.856368679968267, y: 172.35578997309767 },
  { x: -6.666065752859786, y: 171.85638428151796 },
  { x: -5.475659404656663, y: 171.35694904105404 },
  { x: -4.285474673084915, y: 170.85760244724264 },
  { x: -3.0953933626078065, y: 170.3582854023155 },
  { x: -1.9050904354993252, y: 169.85887971073575 },
  { x: -0.7146988617382943, y: 169.35944447027182 },
  { x: 0.4756040653701871, y: 168.8600683275763 },
  { x: 1.6655671803105623, y: 168.36081038041746 },
  { x: 2.855751911882311, y: 167.8614342377219 },
  { x: 4.046158260085433, y: 167.361998997258 },
  { x: 5.236357766099274, y: 166.86265240344665 },
  { x: 6.426542497671023, y: 166.3633058096353 },
  { x: 7.616830650337413, y: 165.86390011805557 },
  { x: 8.807133577445894, y: 165.36452397536002 },
  { x: 9.997421730112285, y: 164.86511828378028 },
  { x: 11.187828078315407, y: 164.36568304331635 },
  { x: 12.37823442651853, y: 163.86624780285246 },
  { x: 13.568419158090277, y: 163.3669012090411 },
  { x: 14.7588255062934, y: 162.8674659685772 },
  { x: 15.394377681747079, y: 163.75963542871958 },
  { x: 16.04414287049286, y: 164.8741602423403 },
  { x: 16.801983103138582, y: 165.9185951026786 },
  { x: 17.655399201674758, y: 166.88599602195137 },
  { x: 18.614009327903016, y: 167.74950306443608 },
  { x: 19.66060125678666, y: 168.50409291982166 },
  { x: 20.77422482943982, y: 169.15591175601818 },
  { x: 21.830021235746518, y: 169.7494010948371 },
  { x: 21.414165014194694, y: 170.97139520023202 },
  { x: 20.99833834152706, y: 172.19330065897444 },
  { x: 20.582526443301514, y: 173.4151765688326 },
  { x: 20.166670221749694, y: 174.63717067422752 },
  { x: 19.750814000197874, y: 175.8591352307383 },
  { x: 19.33491345531978, y: 177.08124753166996 },
  { x: 18.91910155709423, y: 178.30312344152813 },
  { x: 18.503215786658227, y: 179.5252357424598 },
  { x: 18.08738911399059, y: 180.747111652318 },
  { x: 17.671503343554583, y: 181.9691944043655 },
  { x: 17.255647122002763, y: 183.19121805864458 },
  { x: 16.83976135156676, y: 184.41327126180792 },
  { x: 16.42389035557285, y: 185.635294916087 },
  { x: 16.008034134021027, y: 186.8573481192503 },
  { x: 15.592177912469207, y: 188.07931267576103 },
  { x: 15.176306916475294, y: 189.30133633004016 },
  { x: 14.760435920481383, y: 190.52335998431928 },
  { x: 14.344594473371655, y: 191.74532454083 },
  { x: 13.928767800704017, y: 192.96722999957242 },
  { x: 13.512926353594288, y: 194.18919455608315 },
  { x: 13.097070132042468, y: 195.4111886614781 },
  { x: 12.681213910490646, y: 196.63318276687303 },
  { x: 12.265357688938826, y: 197.85517687226795 },
  { x: 11.849501467387006, y: 199.07717097766286 },
  { x: 11.433645245835185, y: 200.2991650830578 },
  { x: 11.017789024283365, y: 201.5211591884527 },
  { x: 10.601962351615727, y: 202.74306464719513 },
  { x: 10.186091355621814, y: 203.9651178503584 },
  { x: 9.770249908512085, y: 205.18705285798498 },
  { x: 9.354393686960265, y: 206.4090469633799 },
  { x: 9.149989280623197, y: 207.00962803440282 },
  { x: 9.565727306638285, y: 205.78781122231297 },
  { x: 9.98152443042174, y: 204.56581711691805 },
  { x: 10.397321554205194, y: 203.3438230115231 },
  { x: 10.81311867798865, y: 202.121799357244 },
  { x: 11.228930576214195, y: 200.8997461540807 },
  { x: 11.64474247443974, y: 199.6777224998016 },
  { x: 12.060480500454828, y: 198.4558761388276 },
  { x: 12.476218526469916, y: 197.23402977785355 },
  { x: 12.891986101369186, y: 196.01212431911117 },
  { x: 13.307797999594733, y: 194.79007111594788 },
  { x: 13.723595123378187, y: 193.56807701055297 },
  { x: 14.139347923835366, y: 192.34620110069477 },
  { x: 14.55513027317673, y: 191.1242660930682 },
  { x: 14.97091262251809, y: 189.9022719876733 },
  { x: 15.386709746301547, y: 188.6803074311625 },
  { x: 15.802506870085, y: 187.45825422799922 },
  { x: 16.218303993868453, y: 186.23628967148846 },
  { x: 16.63410111765191, y: 185.01426601720934 },
  { x: 17.049853918109086, y: 183.79241965623535 },
  { x: 17.465665816334635, y: 182.57033690418785 },
  { x: 17.88146294011809, y: 181.34834279879294 },
  { x: 18.297274838343636, y: 180.12628959562966 },
  { x: 18.71310151101127, y: 178.90420684358216 },
  { x: 19.128883860352634, y: 177.6822422870714 },
  { x: 19.544666209693997, y: 176.46030727944483 },
  { x: 19.960389461266995, y: 175.23849046735504 },
  { x: 20.37620135949254, y: 174.0164668130759 },
  { x: 20.792028032160175, y: 172.79435451214422 },
  { x: 21.20782515594363, y: 171.5723604067493 },
  { x: 21.62365182861127, y: 170.35027765470184 },
  { x: 22.352711448062585, y: 169.89244724316782 },
  { x: 23.56971179203056, y: 170.31966501068808 },
  { x: 24.833399373007936, y: 170.5785427850168 },
  { x: 26.1194111359857, y: 170.681816135237 },
  { x: 27.40864372733943, y: 170.63536528930106 },
  { x: 28.680014018204435, y: 170.41764911063947 },
  { x: 29.914950534871593, y: 170.04441715452185 },
  { x: 31.10343620560281, y: 169.5422634167131 },
  { x: 32.238113358236475, y: 168.92832625003942 },
  { x: 33.12839168979116, y: 168.8745768297102 },
  { x: 33.66866348819621, y: 170.04686971190907 },
  { x: 34.208905737717075, y: 171.2191921429921 },
  { x: 34.74911843835376, y: 172.39145547630673 },
  { x: 35.28939023675881, y: 173.56377790738975 },
  { x: 35.829573388511314, y: 174.7359525940519 },
  { x: 36.36987473580054, y: 175.90836367178744 },
  { x: 36.91005788755305, y: 177.08056790733374 },
  { x: 37.45035923484228, y: 178.25300853395348 },
  { x: 37.99063103324733, y: 179.4253605139207 },
  { x: 38.53084373388402, y: 180.59759429835117 },
  { x: 39.07108598340489, y: 181.76982808278163 },
  { x: 39.611357781809936, y: 182.94220961163305 },
  { x: 40.15160003133081, y: 184.11456159160025 },
  { x: 40.69184228085168, y: 185.2868249249149 },
  { x: 41.232084530372546, y: 186.45914735599794 },
  { x: 41.77232677989341, y: 187.6314106893126 },
  { x: 42.31259857829847, y: 188.8037626692798 },
  { x: 42.85289992558769, y: 189.97620329589955 },
  { x: 43.39314217510857, y: 191.14846662921423 },
  { x: 43.933354875745245, y: 192.32072996252884 },
  { x: 44.473597125266124, y: 193.49299329584352 },
  { x: 45.01386892367117, y: 194.6654043735791 },
  { x: 45.55414072207623, y: 195.8377268046621 },
  { x: 46.094264776060356, y: 197.00981284467167 },
  { x: 46.63456612334959, y: 198.1821943735231 },
  { x: 47.174837921754644, y: 199.35454635349026 },
  { x: 47.715139269043874, y: 200.52698698011005 },
  { x: 48.255411067448925, y: 201.69933896007723 },
  { x: 48.79568286585398, y: 202.87172048892862 },
  { x: 49.33592511537485, y: 204.04404292001163 },
  { x: 48.95152368103601, y: 203.20981882175244 },
  { x: 48.41128143151514, y: 202.03749639066942 },
  { x: 47.871068730878456, y: 200.8651739595864 },
  { x: 47.33082648135758, y: 199.69285152850338 },
  { x: 46.790613780720896, y: 198.52052909742034 },
  { x: 46.25037153120003, y: 197.34817711745313 },
  { x: 45.71018837944754, y: 196.17597288190686 },
  { x: 45.16997567881085, y: 195.003679999708 },
  { x: 44.62976297817416, y: 193.83138711750917 },
  { x: 44.08952072865329, y: 192.65903513754196 },
  { x: 43.549308028016604, y: 191.48671270645892 },
  { x: 43.00906577849574, y: 190.3143902753759 },
  { x: 42.46882352897487, y: 189.14203829540872 },
  { x: 41.92858127945401, y: 187.9697158643257 },
  { x: 41.38836857881732, y: 186.79739343324266 },
  { x: 40.848126329296456, y: 185.62504145327546 },
  { x: 40.30788407977558, y: 184.45268947330823 },
  { x: 39.767671379138896, y: 183.2803670422252 },
  { x: 39.2274882273864, y: 182.10816280667893 },
  { x: 38.68724597786554, y: 180.93581082671173 },
  { x: 38.147003728344664, y: 179.76348839562868 },
  { x: 37.60679102770798, y: 178.59116596454567 },
  { x: 37.06654877818711, y: 177.41884353346265 },
  { x: 36.526336077550425, y: 176.24652110237963 },
  { x: 35.98609382802955, y: 175.0741986712966 },
  { x: 35.44588112739287, y: 173.90187624021357 },
  { x: 34.905638877872, y: 172.7295242602464 },
  { x: 34.365396628351135, y: 171.55720182916338 },
  { x: 33.82515437883027, y: 170.38482030031196 },
  { x: 33.284912129309404, y: 169.21246832034475 },
  { x: 33.33901613624878, y: 168.19063835640662 },
  { x: 34.33425210442208, y: 167.36912027834617 },
  { x: 35.28052557150386, y: 166.49145932033767 },
  { x: 36.17024247425906, y: 165.55668036920315 },
  { x: 36.992765214381734, y: 164.5621535742503 },
  { x: 37.75258522226773, y: 163.51884157151093 },
  { x: 38.452716484103725, y: 162.43466346194631 },
  { x: 39.18978385116868, y: 161.57157010384014 },
  { x: 40.41236893424727, y: 161.98531358017289 },
  { x: 41.635072212862596, y: 162.39908660538978 },
  { x: 42.85759819817282, y: 162.81280053283834 },
  { x: 44.080360574556515, y: 163.22657355805524 },
  { x: 45.30315249982439, y: 163.6404056810405 },
  { x: 46.52585577843971, y: 164.0541787062574 },
  { x: 47.748440861518304, y: 164.46789263370596 },
  { x: 48.97114414013364, y: 164.88166565892286 },
  { x: 50.19384741874896, y: 165.29543868413978 },
  { x: 51.416580246248465, y: 165.70921170935665 },
  { x: 52.63928352486379, y: 166.12298473457358 },
  { x: 53.86198680347912, y: 166.5367577597905 },
  { x: 55.08460143544189, y: 166.95050123612322 },
  { x: 56.3073342629414, y: 167.3643038102243 },
  { x: 57.53003754155673, y: 167.7780768354412 },
  { x: 58.75256352686696, y: 168.19179076288975 },
  { x: 59.97532590325065, y: 168.60556378810668 },
  { x: 61.198058730750155, y: 169.01936636220776 },
  { x: 62.42079155824967, y: 169.43313938742466 },
  { x: 63.64355393463336, y: 169.8469124126416 },
  { x: 64.86634585990123, y: 170.26074453562686 },
  { x: 66.08899004074819, y: 170.67448801195957 },
  { x: 67.31175241713188, y: 171.08826103717647 },
  { x: 68.53445569574721, y: 171.50203406239336 },
  { x: 69.75727716989927, y: 171.91586618537863 },
  { x: 70.98000999739878, y: 172.32963921059556 },
  { x: 72.2027132760141, y: 172.74341223581249 },
  { x: 73.4254756523978, y: 173.15721480991354 },
  { x: 74.64811983324475, y: 173.57095828624628 },
  { x: 75.87082311186008, y: 173.98473131146318 },
  { x: 77.09355593935959, y: 174.3985043366801 },
  { x: 76.59370701451711, y: 174.22966201245745 },
  { x: 75.37091508924924, y: 173.81630267161913 },
  { x: 74.14803451732881, y: 173.40288423301243 },
  { x: 72.92527214094513, y: 172.9895248921741 },
  { x: 71.70242111790888, y: 172.57613600245153 },
  { x: 70.47957009487263, y: 172.16274711272902 },
  { x: 69.25665997406803, y: 171.74935822300648 },
  { x: 68.03386804880016, y: 171.33596933328397 },
  { x: 66.81095792799555, y: 170.92258044356143 },
  { x: 65.58825464938022, y: 170.5092211027231 },
  { x: 64.3653740774598, y: 170.0958322130006 },
  { x: 63.14249350553937, y: 169.68241377439386 },
  { x: 61.91970158027149, y: 169.2690544335555 },
  { x: 60.69682100835107, y: 168.855665543833 },
  { x: 59.47399953419902, y: 168.44227665411046 },
  { x: 58.25123715781532, y: 168.02891731327213 },
  { x: 57.028386134779076, y: 167.61552842354962 },
  { x: 55.80556466062702, y: 167.20213953382708 },
  { x: 54.58268408870659, y: 166.78875064410457 },
  { x: 53.359862614554544, y: 166.375361754382 },
  { x: 52.137011591518295, y: 165.9619728646595 },
  { x: 50.914131019597875, y: 165.54858397493697 },
  { x: 49.691457289866726, y: 165.1352541829828 },
  { x: 48.46863581571467, y: 164.72186529326027 },
  { x: 47.245814341562614, y: 164.30850595242194 },
  { x: 46.02296331852637, y: 163.89511706269943 },
  { x: 44.80014184437431, y: 163.48172817297691 },
  { x: 43.57726127245389, y: 163.06833928325437 },
  { x: 42.35441024941765, y: 162.65495039353183 },
  { x: 41.131588775265584, y: 162.2415615038093 },
  { x: 39.90876730111353, y: 161.82817261408678 },
  { x: 39.10358975600638, y: 161.21376266526616 },
  { x: 39.430577708377314, y: 159.96552915071658 },
  { x: 39.648205240386346, y: 158.693420137747 },
  { x: 39.784573340891676, y: 157.41002345101944 },
  { x: 39.847748855275285, y: 156.12118976960218 },
  { x: 39.792876577347144, y: 154.8320901482273 },
  { x: 39.61345575258695, y: 153.55433729837873 },
  { x: 39.31521886452622, y: 152.29895295385683 },
  { x: 38.89444275375791, y: 151.0793818569649 },
  { x: 39.675390213834866, y: 150.37339991606063 },
  { x: 40.83497707583494, y: 149.80632727970146 },
  { x: 41.994652584487575, y: 149.2391955455739 },
  { x: 43.154298544256015, y: 148.67209336033054 },
  { x: 44.31385585737191, y: 148.10502072397134 },
  { x: 45.47350181714035, y: 147.53791853872798 },
  { x: 46.633088679140435, y: 146.9708459023688 },
  { x: 47.79249824783541, y: 146.40383236377798 },
  { x: 48.95208510983549, y: 145.8367597274188 },
  { x: 50.111553776298834, y: 145.26974618882798 },
  { x: 51.27114063829892, y: 144.70267355246878 },
  { x: 52.43078659806736, y: 144.13554181834124 },
  { x: 53.59046210671998, y: 143.56843963309788 },
  { x: 54.749989870951694, y: 143.00136699673868 },
  { x: 55.90957673295178, y: 142.4342943603795 },
  { x: 57.0690749482993, y: 141.86728082178868 },
  { x: 58.228602712531014, y: 141.3002081854295 },
  { x: 59.38821912341527, y: 140.7331355490703 },
  { x: 60.547776436531166, y: 140.1660629127111 },
  { x: 61.70736329853125, y: 139.59899027635194 },
  { x: 62.866950160531324, y: 139.03191763999274 },
  { x: 64.02656657141559, y: 138.46481545474938 },
  { x: 65.18615343341565, y: 137.8977428183902 },
  { x: 66.34568119764738, y: 137.330670182031 },
  { x: 67.50526805964746, y: 136.76359754567181 },
  { x: 68.66488447053172, y: 136.19652490931264 },
  { x: 69.8244713325318, y: 135.6294227240693 },
  { x: 70.98393999899514, y: 135.06240918547846 },
  { x: 72.14355640987941, y: 134.4953070002351 },
  { x: 73.30317282076366, y: 133.9282343638759 },
  { x: 74.31941804559119, y: 133.4312516807992 },
  { x: 73.1596834391702, y: 133.9984720615793 },
  { x: 72.0001261260543, y: 134.56560379570683 },
  { x: 70.84059836182259, y: 135.13270598095022 },
  { x: 69.68110014647506, y: 135.69980816619358 },
  { x: 68.52154283335916, y: 136.26693990032115 },
  { x: 67.36201506912745, y: 136.8340420855645 },
  { x: 66.20248730489574, y: 137.40117381969205 },
  { x: 65.04292999177984, y: 137.96830555381962 },
  { x: 63.88337267866395, y: 138.53543728794716 },
  { x: 62.72384491443224, y: 139.10253947319052 },
  { x: 61.564287601316344, y: 139.66967120731806 },
  { x: 60.404730288200454, y: 140.23680294144563 },
  { x: 59.245202523968736, y: 140.803905126689 },
  { x: 58.08567475973703, y: 141.37103686081656 },
  { x: 56.926206093273684, y: 141.93810949717573 },
  { x: 55.76658968238942, y: 142.5052707801875 },
  { x: 54.60700282038934, y: 143.07240251431503 },
  { x: 53.447475056157636, y: 143.63953424844257 },
  { x: 52.287858645273374, y: 144.2066955314543 },
  { x: 51.12827178327329, y: 144.77382726558187 },
  { x: 49.968773567925766, y: 145.34092945082523 },
  { x: 48.80921625480987, y: 145.90806118495277 },
  { x: 47.64959984392561, y: 146.4752224679645 },
  { x: 46.489983433041346, y: 147.04235420209207 },
  { x: 45.330514766578005, y: 147.60945638733543 },
  { x: 44.1709574534621, y: 148.176588121463 },
  { x: 43.01131149369366, y: 148.7437494044747 },
  { x: 41.851842827230314, y: 149.31085158971808 },
  { x: 40.692285514114424, y: 149.87795377496144 },
  { x: 39.53275774988271, y: 150.445085509089 },
  { x: 38.578181046345456, y: 150.39975752075202 },
  { x: 37.925889428002016, y: 149.2862964669619 },
  { x: 37.189915369651835, y: 148.22637799131164 },
  { x: 36.366210674161835, y: 147.23323999391533 },
  { x: 35.43116578306965, y: 146.3449414376009 },
  { x: 34.40218498915918, y: 145.56629879049024 },
  { x: 33.31298356928341, y: 144.87390933631025 },
  { x: 32.28556886623464, y: 144.2184855362434 },
  { x: 32.72173994566239, y: 143.00364226082078 },
  { x: 33.15788147620596, y: 141.78888763205074 },
  { x: 33.59405255563371, y: 140.57401480774396 },
  { x: 34.03025318394564, y: 139.35914198343715 },
  { x: 34.46642426337339, y: 138.1442396102462 },
  { x: 34.90262489168532, y: 136.9293963348236 },
  { x: 35.33882551999725, y: 135.71446441274844 },
  { x: 35.774996599425, y: 134.49962113732585 },
  { x: 36.21119722773693, y: 133.2846596663665 },
  { x: 36.64739785604887, y: 132.06975729317554 },
  { x: 37.08356893547661, y: 130.8549435666371 },
  { x: 37.519740014904365, y: 129.64007074233032 },
  { x: 37.95591109433211, y: 128.42519791802354 },
  { x: 38.392111722644046, y: 127.21032509371675 },
  { x: 38.82825325318761, y: 125.99554091606251 },
  { x: 39.26442433261536, y: 124.78069764063991 },
  { x: 39.70065450981148, y: 123.56570662079639 },
  { x: 40.13682558923923, y: 122.3508633453738 },
  { x: 40.572996668666974, y: 121.13602006995119 },
  { x: 41.009167748094725, y: 119.92120634341276 },
  { x: 41.445368376406655, y: 118.70624487245344 },
  { x: 41.88156900471859, y: 117.49137204814664 },
  { x: 42.31774008414634, y: 116.27652877272405 },
  { x: 42.75394071245827, y: 115.0615968506489 },
  { x: 43.19008224300183, y: 113.84681267299466 },
  { x: 43.6262237735454, y: 112.6320580442246 },
  { x: 44.062424401857335, y: 111.41718521991781 },
  { x: 44.49856593240089, y: 110.20240104226359 },
  { x: 44.93473701182865, y: 108.98758731572516 },
  { x: 45.370908091256396, y: 107.77274404030256 },
  { x: 45.35173086542152, y: 107.82610932513735 },
  { x: 44.91555978599377, y: 109.04101169832833 },
  { x: 44.47938870656602, y: 110.25582542486674 },
  { x: 44.04318807825408, y: 111.47069824917354 },
  { x: 43.60698744994216, y: 112.68565972013288 },
  { x: 43.17075727274604, y: 113.9006211910922 },
  { x: 42.73458619331829, y: 115.115494015399 },
  { x: 42.29838556500636, y: 116.33045548635833 },
  { x: 41.862184936694426, y: 117.54532831066511 },
  { x: 41.42604340615086, y: 118.76011248831935 },
  { x: 40.989901875607295, y: 119.97489666597359 },
  { x: 40.55370124729536, y: 121.18976949028038 },
  { x: 40.1175597167518, y: 122.40458321681879 },
  { x: 39.68135908843986, y: 123.61942649224139 },
  { x: 39.24518800901212, y: 124.834269767664 },
  { x: 38.80901692958437, y: 126.04914259197079 },
  { x: 38.37281630127244, y: 127.26410406293012 },
  { x: 37.93661567296051, y: 128.4789768872369 },
  { x: 37.500444593532755, y: 129.6938497115437 },
  { x: 37.064273514105004, y: 130.9086929869663 },
  { x: 36.62804333690889, y: 132.12365445792562 },
  { x: 36.19184270859696, y: 133.3385568311166 },
  { x: 35.75567162916921, y: 134.55345920430756 },
  { x: 35.31950054974146, y: 135.7682433819618 },
  { x: 34.88327037254535, y: 136.98323440180533 },
  { x: 34.447099293117596, y: 138.1981367749963 },
  { x: 34.010928213689844, y: 139.41292095265052 },
  { x: 33.574786683146286, y: 140.62773467918893 },
  { x: 33.138615603718534, y: 141.84257795461156 },
  { x: 32.702414975406604, y: 143.05748032780252 },
  { x: 32.26618479821048, y: 144.27247134764605 },
  { x: 31.115048917086796, y: 143.76804234575516 },
  { x: 29.904431132102385, y: 143.32073133699035 },
  { x: 28.665919200449064, y: 142.95725051265322 },
  { x: 27.406693500983344, y: 142.67488137539885 },
  { x: 26.12957595214471, y: 142.49324438432492 },
  { x: 24.840106969717514, y: 142.50547762237676 },
  { x: 23.565397654939815, y: 142.70298236425705 },
  { x: 22.326073128971455, y: 143.0610261939045 },
  { x: 21.137631781566515, y: 143.5629435406398 },
  { x: 20.307588850419222, y: 143.23684205479435 },
  { x: 19.747474976285176, y: 142.0738570711132 },
  { x: 19.187390651035308, y: 140.91096073408463 },
  { x: 18.62726200245917, y: 139.74794620151928 },
  { x: 18.06723677497767, y: 138.58513851114324 },
  { x: 17.50712290084362, y: 137.42215352746211 },
  { x: 16.94699425226748, y: 136.25916854378096 },
  { x: 16.38695425034389, y: 135.09633130452073 },
  { x: 15.826840376209839, y: 133.93334632083958 },
  { x: 15.266741276517882, y: 132.77039088604263 },
  { x: 14.706642176825927, y: 131.60743545124566 },
  { x: 14.146528302691877, y: 130.44448001644872 },
  { x: 13.586443977442011, y: 129.28155413053594 },
  { x: 13.026374426634238, y: 128.11865779350737 },
  { x: 12.466275326942279, y: 126.95573190759457 },
  { x: 11.90614667836614, y: 125.79271737502924 },
  { x: 11.34601802979, y: 124.62970284246393 },
  { x: 10.78590415565595, y: 123.46674740766696 },
  { x: 10.225790281521903, y: 122.30373287510163 },
  { x: 9.665691181829944, y: 121.14080698918886 },
  { x: 9.10562163102217, y: 119.97791065216026 },
  { x: 8.545522531330212, y: 118.81498476624749 },
  { x: 7.985423431638256, y: 117.65202933145054 },
  { x: 7.425353880830481, y: 116.48913299442194 },
  { x: 6.865254781138525, y: 115.32620710850915 },
  { x: 6.305200004772842, y: 114.16334032036475 },
  { x: 5.745071356196701, y: 113.00029623891525 },
  { x: 5.184987030946836, y: 111.83739990188666 },
  { x: 4.624932254581153, y: 110.67453311374224 },
  { x: 4.064818380447105, y: 109.51157767894529 },
  { x: 3.677417734363675, y: 108.70728660036363 },
  { x: 4.237265668540075, y: 109.87033068181314 },
  { x: 4.797039730506018, y: 111.0332565677259 },
  { x: 5.356902439124509, y: 112.19635974694378 },
  { x: 5.916765147743001, y: 113.35943337727747 },
  { x: 6.476642630803585, y: 114.52253655649535 },
  { x: 7.03653488830626, y: 115.6856988334816 },
  { x: 7.596412371366843, y: 116.84883156158365 },
  { x: 8.156275079985335, y: 118.01190519191734 },
  { x: 8.716108239719643, y: 119.17491972448266 },
  { x: 9.275882301685586, y: 120.33784561039545 },
  { x: 9.835715461419896, y: 121.50088969184495 },
  { x: 10.395578170038387, y: 122.66399287106283 },
  { x: 10.95545565309897, y: 123.8270960502807 },
  { x: 11.51530358727537, y: 124.9901401317302 },
  { x: 12.075033325915038, y: 126.15294782210626 },
  { x: 12.634881260091438, y: 127.31599190355576 },
  { x: 13.19474396870993, y: 128.47909508277363 },
  { x: 13.75459190288633, y: 129.6421687131073 },
  { x: 14.314439837062732, y: 130.80521279455684 },
  { x: 14.874287771239132, y: 131.96828642489052 },
  { x: 15.43410615653135, y: 133.13130095745586 },
  { x: 15.993983639591931, y: 134.29440413667373 },
  { x: 16.553816799326242, y: 135.45741866923905 },
  { x: 17.11366473350264, y: 136.62049229957273 },
  { x: 17.67349789323695, y: 137.78353638102226 },
  { x: 18.233316278529166, y: 138.9465213647034 },
  { x: 18.79317898714766, y: 140.1095949950371 },
  { x: 19.352997372439877, y: 141.2726095276024 },
  { x: 19.91287485550046, y: 142.43571270682028 },
  { x: 20.472737564118948, y: 143.59881588603815 },
  { x: 19.65955227139816, y: 144.33830626160614 },
  { x: 18.679002098663897, y: 145.1759580304306 },
  { x: 17.80918636940606, y: 146.1288799964536 },
  { x: 17.03129721884206, y: 147.15848131693193 },
  { x: 16.333101408920065, y: 148.24378228409552 },
  { x: 15.711023524653912, y: 149.374558984017 },
  { x: 15.160926722257956, y: 150.54206494697814 },
  { x: 14.680151602155714, y: 151.7398585162271 },
  { x: 14.270072187461702, y: 152.96356645690463 },
  { x: 13.974539022303745, y: 154.21821207932197 },
  { x: 13.853802281531319, y: 155.50305666137447 },
  { x: 13.827592421260848, y: 156.7933677870009 },
  { x: 13.89091568006538, y: 158.08234921283906 },
  { x: 14.046446231963484, y: 159.36344108660032 },
  { x: 14.299325582803041, y: 160.6289016006287 },
  { x: 14.655714674936235, y: 161.86912736756466 },
  { x: 15.121183473031595, y: 163.07259432257675 },
  { x: 15.699381264285744, y: 164.22609411443509 },
  { x: 16.391224064108357, y: 165.31520688765832 },
  { x: 17.193195555281637, y: 166.32589692225937 },
  { x: 18.0973766368445, y: 167.2463446645651 },
  { x: 19.092051176218316, y: 168.068099133699 },
  { x: 20.163272100068628, y: 168.78734852360154 },
  { x: 21.29645703405105, y: 169.40462471418792 },
  { x: 22.478220333630592, y: 169.92297124052902 },
  { x: 23.70423308727443, y: 170.32459967434667 },
  { x: 24.967477434989064, y: 170.58634369044117 },
  { x: 26.253045964704082, y: 170.69204004916435 },
  { x: 27.541495510626955, y: 170.63223310757763 },
  { x: 28.811654297240448, y: 170.40730700117535 },
  { x: 30.04437464759387, y: 170.0269833128538 },
  { x: 31.225532195047663, y: 169.50795716217644 },
  { x: 32.34688280091472, y: 168.86973081270418 },
  { x: 33.405205636819076, y: 168.1312746480826 },
  { x: 34.40029386057146, y: 167.30960882560126 },
  { x: 35.33412724741213, y: 166.41882816301546 },
  { x: 36.209069708075745, y: 165.47010213854648 },
  { x: 37.027396506644415, y: 164.47208857525996 },
  { x: 37.790378245138, y: 163.4311404832553 },
  { x: 38.49636018604226, y: 162.35071508198192 },
  { x: 39.097798174706476, y: 161.21284664985652 },
  { x: 39.43388718340583, y: 159.96709524157828 },
  { x: 39.669775925840064, y: 158.6983548014056 },
  { x: 39.81087184781469, y: 157.4155786412459 },
  { x: 39.85339269215427, y: 156.12571074888223 },
  { x: 39.79036492219158, y: 154.83687706746497 },
  { x: 39.61398763250224, y: 153.55868098435366 },
  { x: 39.31710999311395, y: 152.3029716021057 },
  { x: 38.89441320487373, y: 151.0839619340133 },
  { x: 38.34468576353006, y: 149.91678100877814 },
  { x: 37.6715326329533, y: 148.81620326849185 },
  { x: 36.88334569625147, y: 147.79478698893226 },
  { x: 35.99291962027587, y: 146.86098315097576 },
  { x: 35.015294787075746, y: 146.01892859840802 },
  { x: 33.96557067646868, y: 145.26838694015555 },
  { x: 32.85804894839935, y: 144.60601915230563 },
  { x: 31.70499238980375, y: 144.02638824016861 },
  { x: 30.516299876883252, y: 143.52370262244455 },
  { x: 29.29622644896023, y: 143.10304470721297 },
  { x: 28.046929174580054, y: 142.78007540309093 },
  { x: 26.77343136405386, y: 142.57305592050366 },
  { x: 25.485262532530726, y: 142.50145897412784 },
  { x: 24.197935844206807, y: 142.58413675207234 },
  { x: 22.93259352571517, y: 142.8342089589145 },
  { x: 21.713598632064834, y: 143.25560559625066 },
  { x: 20.564073165129123, y: 143.84052575865647 },
  { x: 19.501258898828922, y: 144.57144695781133 },
  { x: 18.534641024987025, y: 145.42582339508348 },
  { x: 17.666686875432728, y: 146.3804591963891 },
  { x: 16.895579193788766, y: 147.41505427829438 },
  { x: 16.21817102388963, y: 148.51341585226692 },
  { x: 15.632526913821323, y: 149.66328113137072 },
  { x: 15.145723821345717, y: 150.85820845885388 },
  { x: 14.09415290547721, y: 150.7023085459035 },
  { x: 12.893818132188542, y: 150.22769436815344 },
  { x: 11.693439035573602, y: 149.753021092635 },
  { x: 10.493045164516568, y: 149.27837736600077 },
  { x: 9.292666067901626, y: 148.80373363936656 },
  { x: 8.092316520170867, y: 148.32908991273231 },
  { x: 6.891996521324292, y: 147.85444618609807 },
  { x: 5.691617424709349, y: 147.37980245946383 },
  { x: 4.491282651420683, y: 146.9051882817138 },
  { x: 3.2908740059215575, y: 146.43051500619538 },
  { x: 2.090480134864524, y: 145.95584173067695 },
  { x: 0.8901305871337652, y: 145.48119800404274 },
  { x: -0.31021896059699355, y: 145.00658382629268 },
  { x: -1.510686703864485, y: 144.53188100189007 },
  { x: -2.711065800479427, y: 144.05723727525586 },
  { x: -3.91145967153646, y: 143.58256399973743 },
  { x: -5.111912640361861, y: 143.107890724219 },
  { x: -6.312276962534711, y: 142.63324699758476 },
  { x: -7.512641284707561, y: 142.15860327095055 },
  { x: -8.713064704648778, y: 141.68392999543212 },
  { x: -9.913429026821628, y: 141.20928626879788 },
  { x: -11.113852446762845, y: 140.73461299327948 },
  { x: -12.314187220051513, y: 140.2599988155294 },
  { x: -13.514551542224362, y: 139.7853550888952 },
  { x: -14.714945413281395, y: 139.31068181337676 },
  { x: -15.91526541212797, y: 138.83606763562673 },
  { x: -17.115644508742914, y: 138.3613943601083 },
  { x: -18.316008830915763, y: 137.88675063347407 },
  { x: -19.516387927530705, y: 137.41210690683982 },
  { x: -20.716840896356107, y: 136.93743363132143 },
  { x: -21.561244585216418, y: 137.40696540099196 },
  { x: -22.070623025207965, y: 138.59273257437832 },
  { x: -22.53519058233574, y: 139.79699734926334 },
  { x: -22.97184921835251, y: 141.01166333138084 },
  { x: -23.388281643145906, y: 142.23339149681814 },
  { x: -23.788949738227576, y: 143.46046801029257 },
  { x: -24.176616324268654, y: 144.69171091643682 },
  { x: -24.55334982316196, y: 145.92623374872542 },
  { x: -24.91956391928606, y: 147.16397740939 },
  { x: -25.256066612363977, y: 148.4100834042784 },
  { x: -25.563227263448017, y: 149.66378346240185 },
  { x: -25.83735226201527, y: 150.92513668152876 },
  { x: -26.073477395522968, y: 152.19408396389073 },
  { x: -26.26535307496637, y: 153.4704480161827 },
  { x: -26.403597529617326, y: 154.75369695848934 },
  { x: -26.473096505216137, y: 156.04244199325407 },
  { x: -26.440430213751643, y: 157.33228033673353 },
  { x: -26.32093452611491, y: 158.61727266320696 },
  { x: -26.17536194818653, y: 159.89978288340905 },
  { x: -25.999605185065047, y: 161.17848129755146 },
  { x: -25.797609012788907, y: 162.45333835675007 },
  { x: -25.571279334387928, y: 163.72405857216307 },
  { x: -25.321591263040155, y: 164.99052374825365 },
  { x: -25.049298295292257, y: 166.25226110287494 },
  { x: -24.754755017754434, y: 167.5089751471851 },
  { x: -24.43799097931087, y: 168.76025219680557 },
  { x: -24.09927211991921, y: 170.00582631177863 },
  { x: -23.73828817629553, y: 171.24510651442074 },
  { x: -23.35514256953448, y: 172.47770866923744 },
  { x: -22.94951026191004, y: 173.70310089631343 },
  { x: -22.521287832327562, y: 174.92081041350178 },
  { x: -22.07007637085058, y: 176.13009849869795 },
  { x: -21.59571335861608, y: 177.3306105652917 },
  { x: -21.097829434571786, y: 178.52148969564175 },
  { x: -20.5760552376654, y: 179.70208581429608 },
  { x: -20.03012482793927, y: 180.8717488458026 },
  { x: -19.459683618783203, y: 182.0296809702884 },
  { x: -18.864436121355368, y: 183.17493662345967 },
  { x: -18.244027749045564, y: 184.30680663209594 },
  { x: -17.598133464127777, y: 185.42437498078758 },
  { x: -16.926546424412727, y: 186.52669610524063 },
  { x: -16.22882339663766, y: 187.61264714785628 },
  { x: -15.504949606360494, y: 188.68131209322473 },
  { x: -14.754732985834032, y: 189.73165673039964 },
  { x: -13.97793714398481, y: 190.76249910401367 },
  { x: -13.17457685525492, y: 191.77283455200458 },
  { x: -12.344725991854817, y: 192.76148111900503 },
  { x: -11.488281132689862, y: 193.7271977518793 },
  { x: -10.605567315486072, y: 194.66897978856528 },
  { x: -9.696776607990637, y: 195.5857043714639 },
  { x: -8.762322694582119, y: 196.4761008985553 },
  { x: -7.802560161870717, y: 197.33919425666144 },
  { x: -6.817976566445455, y: 198.1739206859518 },
  { x: -5.809281081526727, y: 198.97927552436406 },
  { x: -4.777153331450745, y: 199.75434275648854 },
  { x: -3.7233810237105933, y: 200.49974290889315 },
  { x: -2.654878597205132, y: 201.22392696245421 },
  { x: -1.573079172817245, y: 201.9281064214233 },
  { x: -0.4778054572418332, y: 202.61115842820143 },
  { x: 0.6306913840055466, y: 203.27243290733657 },
  { x: 1.752426125366986, y: 203.91107294118737 },
  { x: 2.8872362479794766, y: 204.52610341657586 },
  { x: 4.035062654074654, y: 205.11660831809232 },
  { x: 5.19556553148441, y: 205.68167163032703 },
  { x: 6.368582361345738, y: 206.22025914233365 },
  { x: 7.553788105932623, y: 206.73148438758662 },
  { x: 8.750798629750683, y: 207.21434270402378 },
  { x: 9.959303669515997, y: 207.66788852735127 },
  { x: 11.178830443081631, y: 208.0908512555491 },
  { x: 12.408758423879743, y: 208.48249216651283 },
  { x: 13.648585280879216, y: 208.84142246268578 },
  { x: 14.8976904875122, y: 209.16681477531083 },
  { x: 16.155320547232034, y: 209.45754624678904 },
  { x: 17.420692414607853, y: 209.71246447063723 },
  { x: 18.692919623114168, y: 209.93041704037225 },
  { x: 19.971027059572936, y: 210.11019245174265 },
  { x: 21.25415780634284, y: 210.2505792004969 },
  { x: 22.54107081028819, y: 210.35024758684673 },
  { x: 23.830525018273296, y: 210.4078383621197 },
  { x: 25.12119073050991, y: 210.42148994661235 },
  { x: 26.411516630578415, y: 210.3893703095052 },
  { x: 27.699729785427824, y: 210.30882005122194 },
  { x: 28.983599254302305, y: 210.17629330566038 },
  { x: 30.260229246551916, y: 209.9862348825943 },
  { x: 31.52453735409714, y: 209.72709116830788 },
  { x: 32.78444267789908, y: 209.45417767399212 },
  { x: 34.05214890712537, y: 209.21119719935393 },
  { x: 35.313856712862474, y: 208.93887468272186 },
  { x: 36.56995023060478, y: 208.6417606522601 },
  { x: 37.82048855812065, y: 208.3218939809773 },
  { x: 39.06517620656825, y: 207.98010203763062 },
  { x: 40.303835882642495, y: 207.61703489767203 },
  { x: 41.53620164638571, y: 207.23304714771174 },
  { x: 42.76177116676681, y: 206.82802059221305 },
  { x: 43.98024895494394, y: 206.4020143289443 },
  { x: 45.191132679886, y: 205.95499880902136 },
  { x: 46.3938609127935, y: 205.48641260364465 },
  { x: 47.58796087151952, y: 204.99631481058262 },
  { x: 48.772752931727844, y: 204.48405535438323 },
  { x: 49.94761656685062, y: 203.9494864906255 },
  { x: 51.11178350589908, y: 203.39201724162584 },
  { x: 52.264485477884485, y: 202.81114527635313 },
  { x: 53.40489511404969, y: 202.20645691042878 },
  { x: 54.53203730121665, y: 201.57744981282167 },
  { x: 55.64490737732313, y: 200.9236216525007 },
  { x: 56.74253022919111, y: 200.24438145178223 },
  { x: 57.823605705916506, y: 199.53910868409835 },
  { x: 58.886981401016186, y: 198.8074783117231 },
  { x: 59.93132761470191, y: 198.0488698080886 },
  { x: 60.95525554941706, y: 197.26298768435308 },
  { x: 61.957228663184125, y: 196.44927051171697 },
  { x: 62.93568086514137, y: 195.6073932524543 },
  { x: 63.888986966658756, y: 194.73717861326 },
  { x: 64.81540358356945, y: 193.83841975194477 },
  { x: 65.71315778282248, y: 192.91102802185603 },
  { x: 66.58106760905049, y: 191.95559440067746 },
  { x: 67.42897284068651, y: 190.9824019001048 },
  { x: 68.26086257709525, y: 189.99538052173443 },
  { x: 69.07576170509867, y: 188.99435297226123 },
  { x: 69.87272466040291, y: 187.97899421395923 },
  { x: 70.6504512921039, y: 186.9488314646814 },
  { x: 71.40781874260269, y: 185.90362833335436 },
  { x: 72.14343821434267, y: 184.8430006844837 },
  { x: 72.85586181199886, y: 183.76662348034344 },
  { x: 73.54337570028864, y: 182.6742307809759 },
  { x: 74.20420694616102, y: 181.5654089020025 },
  { x: 74.83619848107062, y: 180.43998055011815 },
  { x: 75.43710458981953, y: 179.29759113871268 },
  { x: 76.00429542171545, y: 178.13815202113352 },
  { x: 76.53478653945588, y: 176.96145635519142 },
  { x: 77.02482523474954, y: 175.76738594534956 },
  { x: 77.47033376157917, y: 174.55597034049222 },
  { x: 77.86605241856016, y: 173.32747548057696 },
  { x: 78.20485992460438, y: 172.0820491100248 },
  { x: 78.47691650127881, y: 170.82040040205604 },
  { x: 78.66555657790416, y: 169.54379995869064 },
  { x: 78.76247691802494, y: 168.25821665453353 },
  { x: 78.93016683576441, y: 166.97836583390793 },
  { x: 79.06337320566215, y: 165.69452591391763 },
  { x: 79.16906956438534, y: 164.40805614323503 },
  { x: 79.25006305593139, y: 163.11981343950146 },
  { x: 79.30762428232022, y: 161.83032968263217 },
  { x: 79.34263971007728, y: 160.53998900812155 },
  { x: 79.35534573027603, y: 159.24926419811658 },
  { x: 79.34606738064251, y: 157.95848029034326 },
  { x: 79.3148637589451, y: 156.66808051806427 },
  { x: 79.26170531629957, y: 155.37836037012153 },
  { x: 79.18623746609576, y: 154.0897926286619 },
  { x: 79.0884011105653, y: 152.80276142917984 },
  { x: 78.96801895640306, y: 151.5175622605171 },
  { x: 78.82447047704123, y: 150.23478610035738 },
  { x: 78.65769657471144, y: 148.95484663307928 },
  { x: 78.46704717396162, y: 147.6781870919455 },
  { x: 78.25234498148673, y: 146.40539845463968 },
  { x: 78.01285127518214, y: 145.13701260107717 },
  { x: 77.7483592128586, y: 143.87362050894163 },
  { x: 77.45833691460079, y: 142.61584270480088 },
  { x: 77.14222295160927, y: 141.36438836187534 },
  { x: 76.79957409062125, y: 140.11996665338538 },
  { x: 76.42988800060563, y: 138.88322765478304 },
  { x: 76.03272144829965, y: 137.65508738147804 },
  { x: 75.60760165155642, y: 136.43631410445906 },
  { x: 75.15402627934478, y: 135.22785338802 },
  { x: 74.6717293917071, y: 134.0306212475706 },
  { x: 74.16029730426483, y: 132.84547460075206 },
  { x: 73.61931633263939, y: 131.6735658540476 },
  { x: 73.04860918352567, y: 130.5158110228669 },
  { x: 72.44790991696604, y: 129.37336251369305 },
  { x: 71.81715943519212, y: 128.24719543970414 },
  { x: 71.15609179824628, y: 127.13855085403583 },
  { x: 70.46494339720196, y: 126.04843341875038 },
  { x: 69.74371423205919, y: 124.97796599144675 },
  { x: 68.99255204723887, y: 123.92824188083969 },
  { x: 68.211781880467, y: 122.90044304229654 },
  { x: 67.40175831835381, y: 121.89548549122698 },
  { x: 66.56301324081458, y: 120.91437388969325 },
  { x: 65.69610807664878, y: 119.95811289975754 },
  { x: 64.80166335242427, y: 119.02750034129284 },
  { x: 63.880476888014, y: 118.12336358305625 },
  { x: 62.933346503290906, y: 117.24647089603656 },
  { x: 61.96118821366466, y: 116.397354160149 },
  { x: 60.964947583429144, y: 115.57663390196151 },
  { x: 59.94565882353075, y: 114.7847533547368 },
  { x: 58.90435614491589, y: 114.02200800731666 },
  { x: 57.84216240518354, y: 113.28863425077459 },
  { x: 56.76020046193264, y: 112.58472073176317 },
  { x: 55.659593172762165, y: 111.91041519470326 },
  { x: 54.54140429750271, y: 111.26562899294234 },
  { x: 53.40687488928996, y: 110.65006663763857 },
  { x: 52.256920963533595, y: 110.06381677544452 },
  { x: 51.092754024485124, y: 109.50631797756068 },
  { x: 49.9153491853226, y: 108.97730430402942 },
  { x: 48.725711108108236, y: 108.47648026600889 },
  { x: 47.52481490602009, y: 108.00319578804708 },
  { x: 46.31360614335202, y: 107.55703718576542 },
  { x: 45.09294173774533, y: 107.13747257924861 },
  { x: 43.8635899601888, y: 106.7438814419288 },
  { x: 42.62643727720789, y: 106.37567279612236 },
  { x: 41.38219286202304, y: 106.03225566414557 },
  { x: 40.13144769231789, y: 105.71315726385153 },
  { x: 38.874970039081205, y: 105.41749112871476 },
  { x: 37.61332133111246, y: 105.14484357435666 },
  { x: 36.34706299721114, y: 104.89441678090431 },
  { x: 35.07652007510327, y: 104.66671307938881 },
  { x: 33.80201760251485, y: 104.46226434972547 },
  { x: 32.52391016605608, y: 104.28204570509233 },
  { x: 31.2424932545688, y: 104.12676631870978 },
  { x: 29.958180552431568, y: 103.99748995040842 },
  { x: 28.67150393955968, y: 103.89495532229282 },
  { x: 27.382877100331708, y: 103.81996025423594 },
  { x: 26.092950110199673, y: 103.77347985941581 },
  { x: 24.80228439796306, y: 103.75631195770539 },
  { x: 23.511589136842264, y: 103.76931346674598 },
  { x: 22.22157350005768, y: 103.81325265752636 },
  { x: 20.933005758598075, y: 103.88910464322456 },
  { x: 19.646801927873117, y: 103.99740130375586 },
  { x: 18.363818925524132, y: 104.13891091010905 },
  { x: 17.084987541402878, y: 104.31422443996779 },
  { x: 15.811415858666226, y: 104.52402151766829 },
  { x: 14.544034667165949, y: 104.76862718093656 },
  { x: 13.28399637338519, y: 105.04854376080372 },
  { x: 12.032409060480818, y: 105.36412584387996 },
  { x: 10.7903808116097, y: 105.71543252793363 },
  { x: 9.55906403325498, y: 106.10261155738569 },
  { x: 8.339596357457712, y: 106.52560383446774 },
  { x: 7.1331006418168545, y: 106.98432071252726 },
  { x: 5.9406701950471845, y: 107.47846670272239 },
  { x: 4.763398325863481, y: 108.00765766955875 },
  { x: 3.602260147443786, y: 108.57145037977361 },
  { x: 2.4582898707345127, y: 109.16925385568328 },
  { x: 1.3323296389348804, y: 109.80038847295157 },
  { x: 0.2252511441282928, y: 110.46402686282136 },
  { x: -0.8622216660227627, y: 111.1593121076513 },
  { x: -1.9294534905083478, y: 111.88535774091594 },
  { x: -2.975823802760616, y: 112.64110000278465 },
  { x: -4.000785948422179, y: 113.42565242673196 },
  { x: -5.003955791998655, y: 114.23789215515889 },
  { x: -5.985052619090304, y: 115.07663723269812 },
  { x: -6.943633196434379, y: 115.94103074170835 },
  { x: -7.879771396241337, y: 116.82974298240133 },
  { x: -8.793038759690523, y: 117.74185793936738 },
  { x: -9.683627354529127, y: 118.67619365723915 },
  { x: -10.5514485341046, y: 119.63168637618608 },
  { x: -11.396457975090668, y: 120.60742008079848 },
  { x: -12.218803421908245, y: 121.60233101124578 },
  { x: -13.018617844536154, y: 122.61544405434988 },
  { x: -13.796063761837408, y: 123.64581364581696 },
  { x: -14.551303692675008, y: 124.69261241688989 },
  { x: -15.284514930354058, y: 125.75492435215898 },
  { x: -15.995800895969197, y: 126.83204027840384 },
  { x: -16.685516176130623, y: 127.92310327798315 },
  { x: -17.35388238746971, y: 129.02734507990814 },
  { x: -18.000884755544366, y: 130.1442929020319 },
  { x: -18.626981288059426, y: 131.27306027782893 },
  { x: -19.232127661688626, y: 132.4131744251523 },
  { x: -19.816663688600062, y: 133.56404436631837 },
  { x: -20.380426849930732, y: 134.72519731918013 },
  { x: -20.92375695784874, y: 135.89607185493819 },
  { x: -21.446506267933174, y: 137.0762838380981 },
  { x: -21.94858613353148, y: 138.2653900353972 },
  { x: -22.429967005759476, y: 139.46306540910936 },
  { x: -22.890117004701867, y: 140.669044019277 },
  { x: -23.328637220422177, y: 141.8830599259425 },
  { x: -23.744582088626547, y: 143.10499493356906 },
  { x: -24.13656281175837, y: 144.33481949327253 },
  { x: -24.501624501399323, y: 145.5728881916631 },
  { x: -24.83270497422963, y: 146.82047163076064 },
  { x: -25.164657139143348, y: 146.03491454475113 },
  { x: -25.50396697621867, y: 144.7895472719673 },
  { x: -25.843276813293993, y: 143.5441209014151 },
  { x: -26.182586650369316, y: 142.29869453086295 },
  { x: -26.52189648744464, y: 141.05326816031075 },
  { x: -26.86119155007787, y: 139.80790088752693 },
  { x: -27.200501387153192, y: 138.56247451697476 },
  { x: -27.539811224228515, y: 137.3170481464226 },
  { x: -27.879121061303838, y: 136.07165132475458 },
  { x: -28.21843089837916, y: 134.82625450308657 },
  { x: -28.557740735454484, y: 133.58082813253438 },
  { x: -28.897050572529807, y: 132.3354313108664 },
  { x: -29.23636040960513, y: 131.0900344891984 },
  { x: -29.575670246680453, y: 129.84460811864622 },
  { x: -29.914980083755776, y: 128.59918174809403 },
  { x: -30.2542899208311, y: 127.35378492642604 },
  { x: -30.59359975790642, y: 126.10838810475803 },
  { x: -30.93289482053965, y: 124.86296173420584 },
  { x: -31.272219432057067, y: 123.61756491253784 },
  { x: -31.611514494690297, y: 122.37216809086985 },
  { x: -31.95082433176562, y: 121.12674172031767 },
  { x: -32.29013416884094, y: 119.88131534976549 },
  { x: -32.62944400591626, y: 118.63591852809749 },
  { x: -32.96875384299159, y: 117.3905217064295 },
  { x: -33.30806368006691, y: 116.14509533587731 },
  { x: -33.647373517142235, y: 114.8996985142093 },
  { x: -33.986683354217554, y: 113.65427214365712 },
  { x: -34.32597841685079, y: 112.40887532198913 },
  { x: -34.665288253926114, y: 111.16347850032113 },
  { x: -35.004598091001434, y: 109.91805212976895 },
  { x: -35.34390792807676, y: 108.67265530810096 },
  { x: -35.68321776515208, y: 107.42722893754878 },
  { x: -36.022527602227406, y: 106.18183211588078 },
  { x: -36.361837439302725, y: 104.93643529421279 },
  { x: -36.70114727637805, y: 103.69100892366059 },
  { x: -37.04045711345337, y: 102.44558255310841 },
  { x: -37.3797669505287, y: 101.20018573144041 },
  { x: -37.71907678760402, y: 99.9547889097724 },
  { x: -38.05838662467934, y: 98.70936253922024 },
  { x: -38.39769646175466, y: 97.46396571755223 },
  { x: -38.736991524387896, y: 96.21853934700003 },
  { x: -39.076301361463216, y: 94.97314252533204 },
  { x: -39.41561119853854, y: 93.72771615477986 },
  { x: -39.75492103561386, y: 92.48231933311186 },
  { x: -40.09423087268919, y: 91.23692251144386 },
  { x: -40.43354070976451, y: 89.99149614089168 },
  { x: -40.772850546839834, y: 88.74609931922369 },
  { x: -41.11216038391515, y: 87.50067294867151 },
  { x: -41.45147022099048, y: 86.25527612700351 },
  { x: -41.79076528362371, y: 85.00984975645132 },
  { x: -42.130075120699026, y: 83.76445293478332 },
  { x: -42.46938495777435, y: 82.51905611311533 },
  { x: -42.80869479484968, y: 81.27362974256314 },
  { x: -43.148004631925005, y: 80.02823292089515 },
  { x: -43.48731446900032, y: 78.78280655034297 },
  { x: -43.826624306075644, y: 77.53740972867497 },
  { x: -44.16593414315097, y: 76.29198335812278 },
  { x: -44.5052439802263, y: 75.04658653645478 },
  { x: -44.84455381730161, y: 73.80118971478679 },
  { x: -45.183863654376935, y: 72.55576334423459 },
  { x: -45.52317349145226, y: 71.3103665225666 },
  { x: -45.86248332852759, y: 70.06494015201442 },
  { x: -46.201778391160815, y: 68.81954333034642 },
  { x: -46.54108822823614, y: 67.57411695979424 },
  { x: -46.88039806531146, y: 66.32872013812624 },
  { x: -47.21970790238678, y: 65.08332331645823 },
  { x: -47.55901773946211, y: 63.83789694590605 },
  { x: -47.89832757653743, y: 62.59250012423806 },
  { x: -48.23763741361275, y: 61.347073753685876 },
  { x: -48.57694725068807, y: 60.10167693201788 },
  { x: -48.916242313321305, y: 58.85628011034988 },
  { x: -49.25555215039663, y: 57.61085373979769 },
  { x: -49.59486198747195, y: 56.365456918129695 },
  { x: -49.93417182454727, y: 55.12003054757752 },
  { x: -50.2734816616226, y: 53.87463372590951 },
  { x: -50.61279149869792, y: 52.62920735535733 },
  { x: -50.95210133577324, y: 51.383810533689335 },
  { x: -51.29141117284856, y: 50.13839893757925 },
  { x: -51.63072100992389, y: 48.89298734146915 },
  { x: -51.970030846999215, y: 47.64757574535906 },
  { x: -52.309340684074535, y: 46.402164149248975 },
  { x: -52.648650521149854, y: 45.15676732758097 },
  { x: -52.98796035822518, y: 43.91134095702879 },
  { x: -53.32725542085841, y: 42.66594413536079 },
  { x: -53.66656525793373, y: 41.4205325392507 },
  { x: -54.00587509500906, y: 40.17512094314061 },
  { x: -54.345184932084386, y: 38.92970934703052 },
  { x: -54.6844947691597, y: 37.68429775092043 },
  { x: -55.023804606235025, y: 36.43890092925243 },
  { x: -55.36311444331035, y: 35.193474558700245 },
  { x: -55.70242428038568, y: 33.94807773703225 },
  { x: -56.04173411746099, y: 32.702666140922155 },
  { x: -56.38104395453632, y: 31.45725454481207 },
  { x: -56.72033901716955, y: 30.211842948701978 },
  { x: -57.05964885424487, y: 28.966431352591883 },
  { x: -57.398958691320196, y: 27.721019756481798 },
  { x: -57.738268528395515, y: 26.475608160371703 },
  { x: -58.07757836547084, y: 25.230211338703707 },
  { x: -58.41688820254616, y: 23.98479974259362 },
  { x: -58.75619803962148, y: 22.739388146483524 },
  { x: -59.09550787669681, y: 21.493976550373432 },
  { x: -59.434817713772134, y: 20.248564954263344 },
  { x: -59.77412755084745, y: 19.003153358153256 },
  { x: -60.11343738792277, y: 17.757756536485253 },
  { x: -60.4527472249981, y: 16.512344940375165 },
  { x: -60.792042287631325, y: 15.266933344265073 },
  { x: -61.13135212470665, y: 14.021521748154983 },
  { x: -61.47066196178198, y: 12.776110152044893 },
  { x: -61.809971798857305, y: 11.530698555934803 },
  { x: -62.14928163593262, y: 10.28528695982471 },
  { x: -62.48859147300794, y: 9.039875363714621 },
  { x: -62.82790131008327, y: 7.794478542046622 },
  { x: -63.167211147158596, y: 6.54906694593653 },
  { x: -63.50652098423391, y: 5.30365534982644 },
  { x: -63.845830821309235, y: 4.05824375371635 },
  { x: -64.18514065838455, y: 2.8128321576062585 },
  { x: -64.52443572101778, y: 1.5674205614961683 },
  { x: -64.86374555809311, y: 0.32200896538607776 },
  { x: -65.62684549212344, y: -0.6618063590504228 },
  { x: -66.588085469044, y: -1.5233188518527894 },
  { x: -67.54932544596456, y: -2.384831344655156 },
  { x: -68.51055064844303, y: -3.2463438374575224 },
  { x: -69.4717906253636, y: -4.107841555817798 },
  { x: -70.43303060228415, y: -4.969354048620164 },
  { x: -71.39425580476262, y: -5.830866541422531 },
  { x: -72.35549578168317, y: -6.692379034224897 },
  { x: -73.31673575860373, y: -7.553891527027265 },
  { x: -74.2779609610822, y: -8.41540401982963 }
];

// ── tile.js
Counter=0

draw=_=>{
	createCanvas(W=720,W)
	Counter+=.03;
	D(0,0,W-1,W-1,8)
}

D=(x,y,w,h,step)=>{
	if(step>0){
		strokeWeight(step)
		rect(x,y,w,h,10,10)
		let n=noise(x/W*TAU,y/W*TAU,Counter/step)
		--step%2?
		D(x,y,w*n,h,step)&D(x+w*n,y,w-w*n,h,step):
		D(x,y,w,h*n,step)&D(x,y+h*n,w,h-h*n,step)
	}
}
